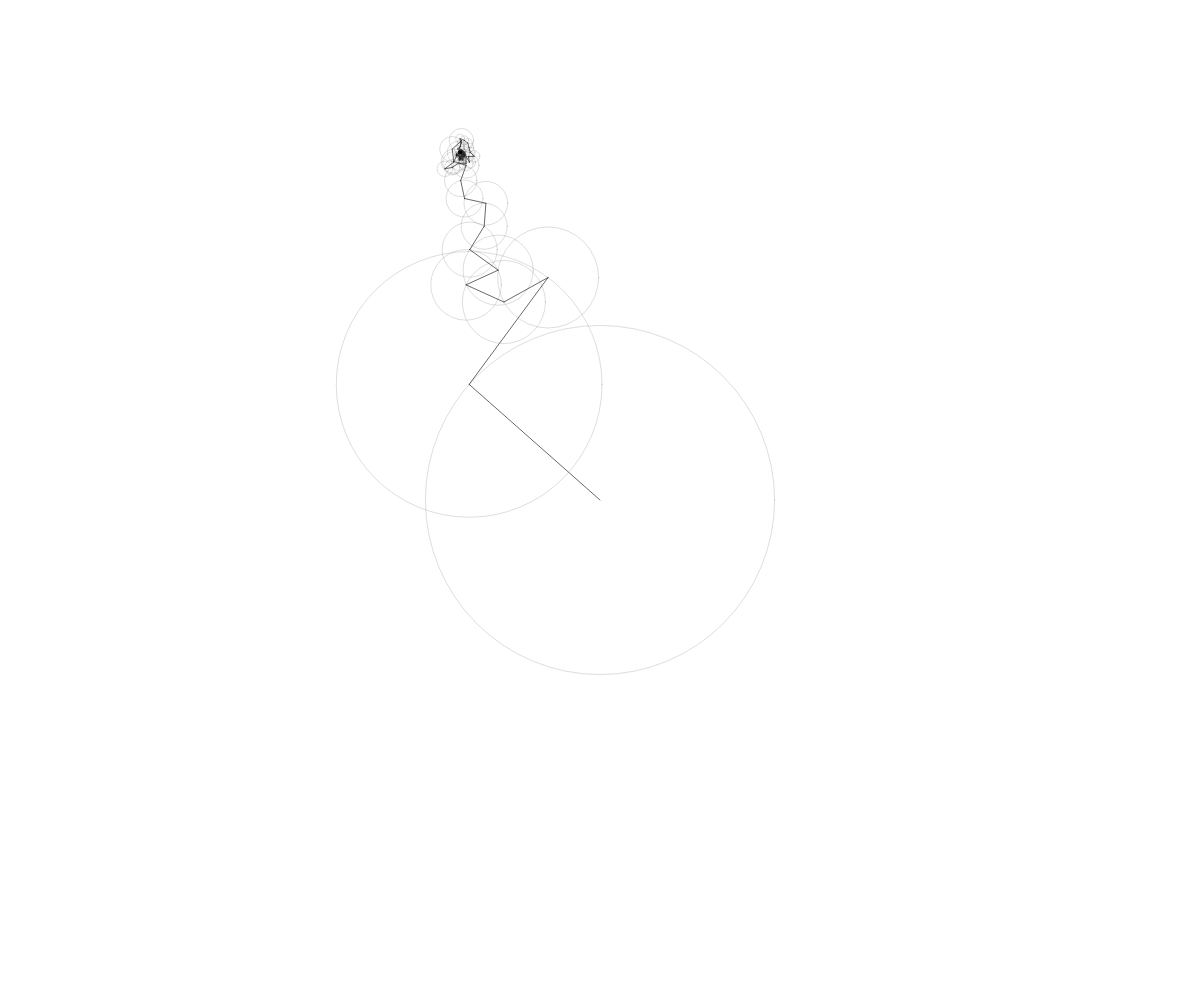
Frame 1 (no input)
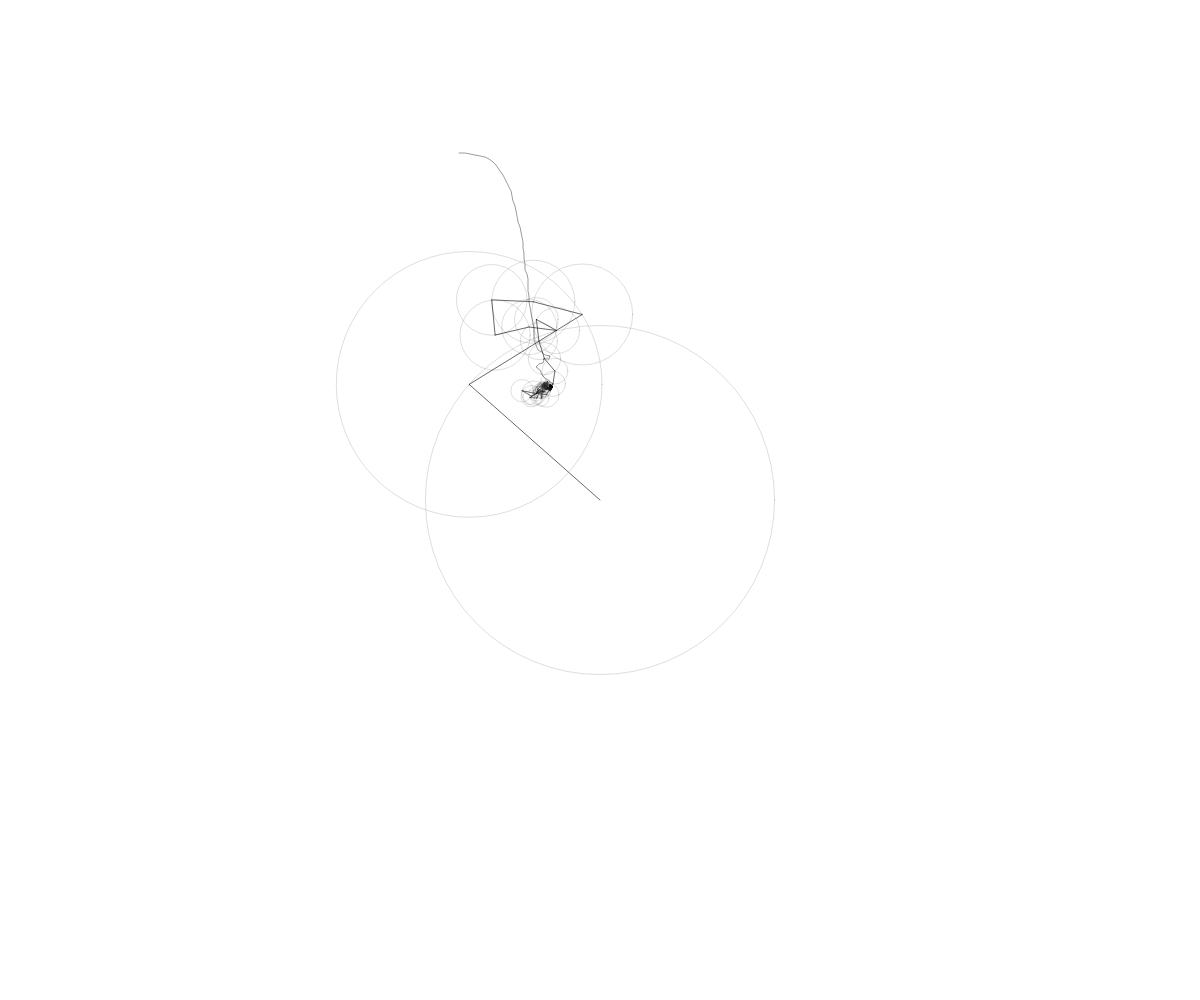
Frame 60 (no input)
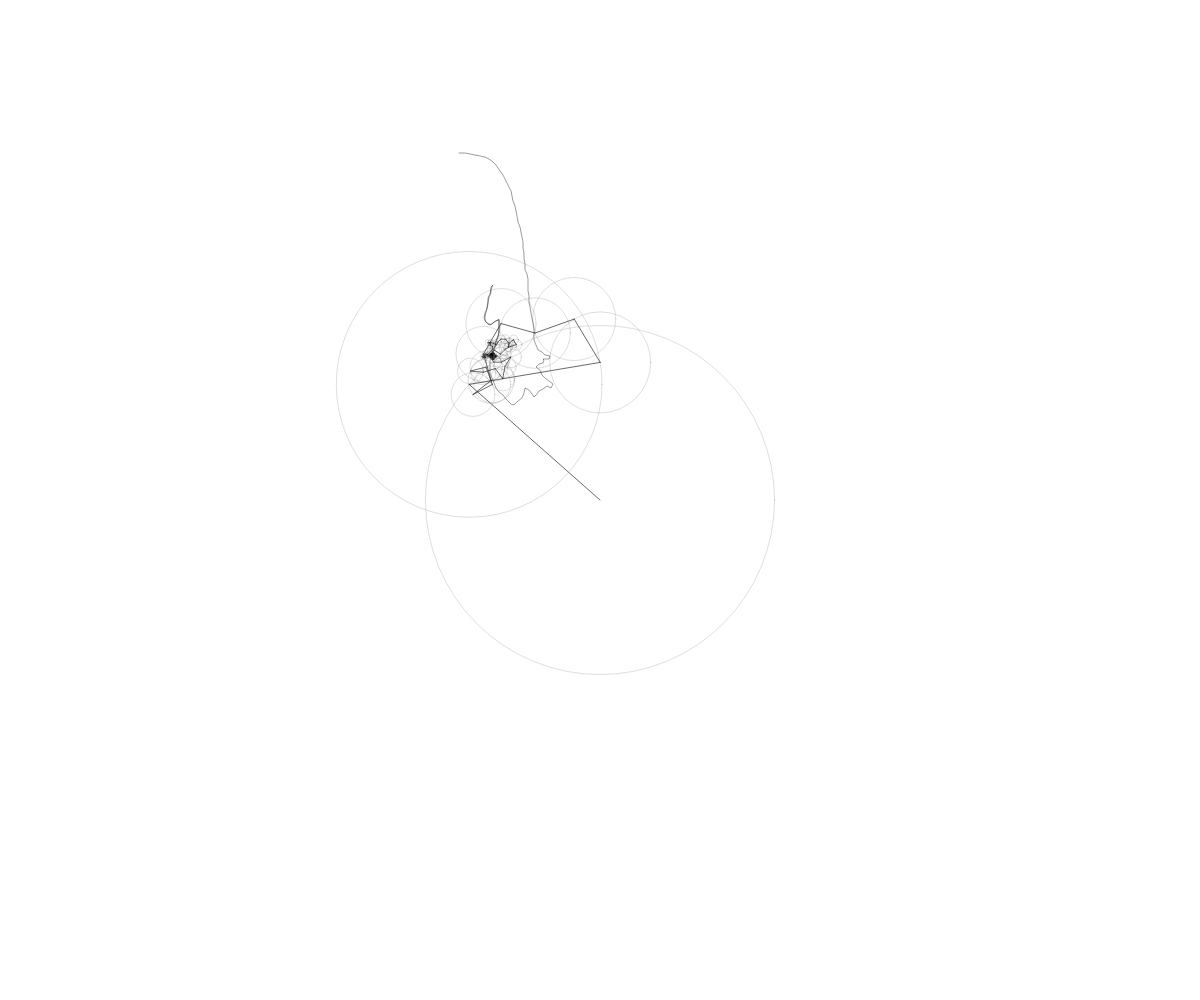
Frame 120 (the mouse pressed at the canvas centre since frame 60)

The p5.js sketch that drew these frames (run headless with seeded random() and noise() and a simulated clock; from frame 60 on, the mouse is pressed at the canvas centre):

// p5.js sketch
// ── sketch.js
//inspired by codingtrain
let fourierX;
let time = 0;
let ys = [];
let x = [];
let d = 1;

function init() {
  const skip = 6;
  for (let i = 0; i < drawing.length; i += skip ){
    x.push(new Complex(drawing[i].x - 300, drawing[i].y - 350));
  }
  fourierX = epicircle(x);

  fourierX.sort((a, b) => b.amp - a.amp);
}

function setup() {
  createCanvas(windowWidth, windowHeight);
  init();
  
}

function epicycles(x, y, rotation, fourier) {
  for (let i = 0; i < fourier.length; i++) {
    let prevx = x;
    let prevy = y;
    let freq = fourier[i].freq;
    let radius = fourier[i].amp;
    let phase = fourier[i].phase;
    x += radius * cos(freq * time + phase + rotation);
    y += radius * sin(freq * time + phase + rotation);

    stroke(90, 50);
    noFill();
    //strokeWeight(2)
    ellipse(prevx, prevy, radius * 2);
    stroke(0, 150);
    line(prevx, prevy, x, y);
  }
  return createVector(x, y);
}

function draw() {
    background("white");


    let v = epicycles(width / 2, height / 2, 0, fourierX);
    ys.unshift(v);
    beginShape();
    noFill();
    //strokeWeight(2);
    stroke(0, 100);
    for (let i = 0; d && i < ys.length; i++) {
      vertex(ys[i].x, ys[i].y);
    }
    endShape();

    const dt = TWO_PI / fourierX.length;
    time += dt;

    if (d && time > TWO_PI) {
      d = 0;
     // time = 0;
  }

}



// ── draw.js
let drawing = [{'x': 159, 'y': 3}, {'x': 160, 'y': 3}, {'x': 161, 'y': 3}, {'x': 162, 'y': 3}, {'x': 163, 'y': 3}, {'x': 164, 'y': 3}, {'x': 165, 'y': 3}, {'x': 166, 'y': 3}, {'x': 166, 'y': 4}, {'x': 167, 'y': 4}, {'x': 168, 'y': 4}, {'x': 169, 'y': 4}, {'x': 170, 'y': 4}, {'x': 171, 'y': 4}, {'x': 172, 'y': 4}, {'x': 172, 'y': 5}, {'x': 173, 'y': 5}, {'x': 174, 'y': 5}, {'x': 175, 'y': 5}, {'x': 176, 'y': 5}, {'x': 177, 'y': 5}, {'x': 177, 'y': 6}, {'x': 178, 'y': 6}, {'x': 179, 'y': 6}, {'x': 180, 'y': 6}, {'x': 181, 'y': 6}, {'x': 181, 'y': 7}, {'x': 182, 'y': 7}, {'x': 183, 'y': 7}, {'x': 184, 'y': 7}, {'x': 185, 'y': 7}, {'x': 185, 'y': 8}, {'x': 186, 'y': 8}, {'x': 187, 'y': 8}, {'x': 188, 'y': 8}, {'x': 188, 'y': 9}, {'x': 189, 'y': 9}, {'x': 190, 'y': 9}, {'x': 191, 'y': 10}, {'x': 192, 'y': 10}, {'x': 192, 'y': 11}, {'x': 192, 'y': 12}, {'x': 193, 'y': 12}, {'x': 194, 'y': 12}, {'x': 194, 'y': 13}, {'x': 194, 'y': 14}, {'x': 195, 'y': 14}, {'x': 196, 'y': 14}, {'x': 196, 'y': 15}, {'x': 197, 'y': 16}, {'x': 198, 'y': 17}, {'x': 199, 'y': 18}, {'x': 200, 'y': 19}, {'x': 200, 'y': 20}, {'x': 200, 'y': 21}, {'x': 201, 'y': 21}, {'x': 201, 'y': 22}, {'x': 202, 'y': 23}, {'x': 202, 'y': 24}, {'x': 203, 'y': 24}, {'x': 203, 'y': 25}, {'x': 203, 'y': 26}, {'x': 204, 'y': 26}, {'x': 204, 'y': 27}, {'x': 205, 'y': 27}, {'x': 205, 'y': 28}, {'x': 205, 'y': 29}, {'x': 206, 'y': 29}, {'x': 206, 'y': 30}, {'x': 206, 'y': 31}, {'x': 207, 'y': 31}, {'x': 207, 'y': 32}, {'x': 207, 'y': 33}, {'x': 207, 'y': 34}, {'x': 208, 'y': 34}, {'x': 208, 'y': 35}, {'x': 209, 'y': 35}, {'x': 209, 'y': 36}, {'x': 209, 'y': 37}, {'x': 209, 'y': 38}, {'x': 209, 'y': 39}, {'x': 209, 'y': 40}, {'x': 210, 'y': 40}, {'x': 210, 'y': 41}, {'x': 211, 'y': 41}, {'x': 211, 'y': 42}, {'x': 211, 'y': 43}, {'x': 211, 'y': 44}, {'x': 211, 'y': 45}, {'x': 211, 'y': 46}, {'x': 212, 'y': 46}, {'x': 212, 'y': 47}, {'x': 212, 'y': 48}, {'x': 212, 'y': 49}, {'x': 213, 'y': 49}, {'x': 213, 'y': 50}, {'x': 213, 'y': 51}, {'x': 214, 'y': 52}, {'x': 214, 'y': 53}, {'x': 214, 'y': 54}, {'x': 214, 'y': 55}, {'x': 214, 'y': 56}, {'x': 215, 'y': 56}, {'x': 215, 'y': 57}, {'x': 215, 'y': 58}, {'x': 215, 'y': 59}, {'x': 215, 'y': 60}, {'x': 216, 'y': 60}, {'x': 216, 'y': 61}, {'x': 216, 'y': 62}, {'x': 216, 'y': 63}, {'x': 216, 'y': 64}, {'x': 217, 'y': 64}, {'x': 217, 'y': 65}, {'x': 217, 'y': 66}, {'x': 217, 'y': 67}, {'x': 217, 'y': 68}, {'x': 218, 'y': 69}, {'x': 218, 'y': 70}, {'x': 218, 'y': 71}, {'x': 218, 'y': 72}, {'x': 219, 'y': 73}, {'x': 219, 'y': 74}, {'x': 219, 'y': 75}, {'x': 219, 'y': 76}, {'x': 219, 'y': 77}, {'x': 220, 'y': 77}, {'x': 220, 'y': 78}, {'x': 220, 'y': 79}, {'x': 220, 'y': 80}, {'x': 220, 'y': 81}, {'x': 220, 'y': 82}, {'x': 221, 'y': 82}, {'x': 221, 'y': 83}, {'x': 221, 'y': 84}, {'x': 221, 'y': 85}, {'x': 222, 'y': 85}, {'x': 222, 'y': 86}, {'x': 222, 'y': 87}, {'x': 222, 'y': 88}, {'x': 222, 'y': 89}, {'x': 222, 'y': 90}, {'x': 222, 'y': 91}, {'x': 222, 'y': 92}, {'x': 223, 'y': 92}, {'x': 223, 'y': 93}, {'x': 223, 'y': 94}, {'x': 223, 'y': 95}, {'x': 223, 'y': 96}, {'x': 223, 'y': 97}, {'x': 223, 'y': 98}, {'x': 223, 'y': 99}, {'x': 223, 'y': 100}, {'x': 224, 'y': 100}, {'x': 224, 'y': 101}, {'x': 224, 'y': 102}, {'x': 224, 'y': 103}, {'x': 224, 'y': 104}, {'x': 224, 'y': 105}, {'x': 224, 'y': 106}, {'x': 224, 'y': 107}, {'x': 224, 'y': 108}, {'x': 224, 'y': 109}, {'x': 224, 'y': 110}, {'x': 224, 'y': 111}, {'x': 225, 'y': 111}, {'x': 225, 'y': 112}, {'x': 225, 'y': 113}, {'x': 225, 'y': 114}, {'x': 225, 'y': 115}, {'x': 225, 'y': 116}, {'x': 225, 'y': 117}, {'x': 225, 'y': 118}, {'x': 225, 'y': 119}, {'x': 225, 'y': 120}, {'x': 225, 'y': 121}, {'x': 226, 'y': 121}, {'x': 226, 'y': 122}, {'x': 226, 'y': 123}, {'x': 227, 'y': 123}, {'x': 227, 'y': 124}, {'x': 227, 'y': 125}, {'x': 228, 'y': 125}, {'x': 228, 'y': 126}, {'x': 228, 'y': 127}, {'x': 228, 'y': 128}, {'x': 228, 'y': 129}, {'x': 228, 'y': 130}, {'x': 228, 'y': 131}, {'x': 228, 'y': 132}, {'x': 228, 'y': 133}, {'x': 228, 'y': 134}, {'x': 228, 'y': 135}, {'x': 228, 'y': 136}, {'x': 228, 'y': 137}, {'x': 228, 'y': 138}, {'x': 228, 'y': 139}, {'x': 228, 'y': 140}, {'x': 228, 'y': 141}, {'x': 228, 'y': 142}, {'x': 228, 'y': 143}, {'x': 228, 'y': 144}, {'x': 228, 'y': 145}, {'x': 228, 'y': 146}, {'x': 229, 'y': 146}, {'x': 229, 'y': 147}, {'x': 229, 'y': 148}, {'x': 229, 'y': 149}, {'x': 229, 'y': 150}, {'x': 229, 'y': 151}, {'x': 229, 'y': 152}, {'x': 230, 'y': 152}, {'x': 230, 'y': 153}, {'x': 230, 'y': 154}, {'x': 230, 'y': 155}, {'x': 230, 'y': 156}, {'x': 230, 'y': 157}, {'x': 231, 'y': 158}, {'x': 231, 'y': 159}, {'x': 231, 'y': 160}, {'x': 231, 'y': 161}, {'x': 231, 'y': 162}, {'x': 231, 'y': 163}, {'x': 231, 'y': 164}, {'x': 231, 'y': 165}, {'x': 231, 'y': 166}, {'x': 232, 'y': 166}, {'x': 232, 'y': 167}, {'x': 232, 'y': 168}, {'x': 232, 'y': 169}, {'x': 232, 'y': 170}, {'x': 232, 'y': 171}, {'x': 233, 'y': 171}, {'x': 233, 'y': 172}, {'x': 233, 'y': 173}, {'x': 234, 'y': 173}, {'x': 234, 'y': 174}, {'x': 234, 'y': 175}, {'x': 234, 'y': 176}, {'x': 234, 'y': 177}, {'x': 234, 'y': 178}, {'x': 234, 'y': 179}, {'x': 234, 'y': 180}, {'x': 234, 'y': 181}, {'x': 234, 'y': 182}, {'x': 234, 'y': 183}, {'x': 234, 'y': 184}, {'x': 234, 'y': 185}, {'x': 234, 'y': 186}, {'x': 234, 'y': 187}, {'x': 234, 'y': 188}, {'x': 234, 'y': 189}, {'x': 234, 'y': 190}, {'x': 234, 'y': 191}, {'x': 234, 'y': 192}, {'x': 234, 'y': 193}, {'x': 235, 'y': 193}, {'x': 236, 'y': 194}, {'x': 236, 'y': 195}, {'x': 236, 'y': 196}, {'x': 236, 'y': 197}, {'x': 236, 'y': 198}, {'x': 237, 'y': 199}, {'x': 238, 'y': 199}, {'x': 238, 'y': 200}, {'x': 239, 'y': 200}, {'x': 239, 'y': 201}, {'x': 240, 'y': 201}, {'x': 240, 'y': 202}, {'x': 241, 'y': 202}, {'x': 242, 'y': 202}, {'x': 242, 'y': 203}, {'x': 243, 'y': 203}, {'x': 244, 'y': 203}, {'x': 244, 'y': 204}, {'x': 245, 'y': 204}, {'x': 245, 'y': 205}, {'x': 246, 'y': 205}, {'x': 247, 'y': 205}, {'x': 248, 'y': 205}, {'x': 248, 'y': 206}, {'x': 249, 'y': 206}, {'x': 250, 'y': 206}, {'x': 251, 'y': 206}, {'x': 252, 'y': 207}, {'x': 252, 'y': 208}, {'x': 251, 'y': 208}, {'x': 250, 'y': 209}, {'x': 249, 'y': 209}, {'x': 248, 'y': 209}, {'x': 247, 'y': 209}, {'x': 246, 'y': 209}, {'x': 245, 'y': 209}, {'x': 244, 'y': 209}, {'x': 243, 'y': 209}, {'x': 242, 'y': 209}, {'x': 241, 'y': 209}, {'x': 241, 'y': 210}, {'x': 242, 'y': 210}, {'x': 243, 'y': 210}, {'x': 244, 'y': 210}, {'x': 245, 'y': 211}, {'x': 246, 'y': 212}, {'x': 246, 'y': 213}, {'x': 245, 'y': 213}, {'x': 244, 'y': 213}, {'x': 243, 'y': 213}, {'x': 243, 'y': 214}, {'x': 242, 'y': 214}, {'x': 242, 'y': 213}, {'x': 241, 'y': 213}, {'x': 240, 'y': 213}, {'x': 239, 'y': 214}, {'x': 238, 'y': 214}, {'x': 237, 'y': 214}, {'x': 236, 'y': 214}, {'x': 236, 'y': 215}, {'x': 236, 'y': 216}, {'x': 236, 'y': 217}, {'x': 237, 'y': 217}, {'x': 237, 'y': 218}, {'x': 238, 'y': 219}, {'x': 239, 'y': 219}, {'x': 239, 'y': 220}, {'x': 240, 'y': 220}, {'x': 240, 'y': 221}, {'x': 241, 'y': 222}, {'x': 241, 'y': 223}, {'x': 241, 'y': 224}, {'x': 242, 'y': 224}, {'x': 242, 'y': 225}, {'x': 243, 'y': 225}, {'x': 243, 'y': 226}, {'x': 244, 'y': 226}, {'x': 244, 'y': 227}, {'x': 245, 'y': 227}, {'x': 245, 'y': 228}, {'x': 246, 'y': 229}, {'x': 247, 'y': 229}, {'x': 247, 'y': 230}, {'x': 248, 'y': 230}, {'x': 248, 'y': 231}, {'x': 249, 'y': 231}, {'x': 250, 'y': 232}, {'x': 251, 'y': 232}, {'x': 251, 'y': 233}, {'x': 252, 'y': 233}, {'x': 252, 'y': 234}, {'x': 253, 'y': 234}, {'x': 253, 'y': 235}, {'x': 253, 'y': 236}, {'x': 253, 'y': 237}, {'x': 252, 'y': 237}, {'x': 251, 'y': 237}, {'x': 251, 'y': 238}, {'x': 250, 'y': 238}, {'x': 249, 'y': 238}, {'x': 248, 'y': 238}, {'x': 248, 'y': 237}, {'x': 247, 'y': 237}, {'x': 247, 'y': 236}, {'x': 246, 'y': 236}, {'x': 245, 'y': 236}, {'x': 245, 'y': 237}, {'x': 245, 'y': 238}, {'x': 244, 'y': 238}, {'x': 243, 'y': 239}, {'x': 242, 'y': 239}, {'x': 242, 'y': 240}, {'x': 241, 'y': 240}, {'x': 241, 'y': 241}, {'x': 240, 'y': 241}, {'x': 239, 'y': 241}, {'x': 239, 'y': 242}, {'x': 238, 'y': 242}, {'x': 239, 'y': 243}, {'x': 238, 'y': 243}, {'x': 238, 'y': 244}, {'x': 237, 'y': 244}, {'x': 237, 'y': 245}, {'x': 236, 'y': 245}, {'x': 236, 'y': 246}, {'x': 235, 'y': 246}, {'x': 235, 'y': 247}, {'x': 234, 'y': 247}, {'x': 234, 'y': 248}, {'x': 233, 'y': 247}, {'x': 233, 'y': 246}, {'x': 232, 'y': 246}, {'x': 232, 'y': 245}, {'x': 232, 'y': 244}, {'x': 231, 'y': 244}, {'x': 231, 'y': 243}, {'x': 230, 'y': 243}, {'x': 230, 'y': 242}, {'x': 229, 'y': 241}, {'x': 229, 'y': 240}, {'x': 228, 'y': 240}, {'x': 228, 'y': 239}, {'x': 227, 'y': 239}, {'x': 227, 'y': 238}, {'x': 226, 'y': 238}, {'x': 225, 'y': 238}, {'x': 225, 'y': 239}, {'x': 225, 'y': 240}, {'x': 225, 'y': 241}, {'x': 225, 'y': 242}, {'x': 224, 'y': 242}, {'x': 224, 'y': 243}, {'x': 223, 'y': 244}, {'x': 223, 'y': 245}, {'x': 223, 'y': 246}, {'x': 222, 'y': 246}, {'x': 222, 'y': 247}, {'x': 222, 'y': 248}, {'x': 222, 'y': 249}, {'x': 221, 'y': 249}, {'x': 221, 'y': 250}, {'x': 220, 'y': 251}, {'x': 219, 'y': 251}, {'x': 218, 'y': 251}, {'x': 217, 'y': 251}, {'x': 216, 'y': 251}, {'x': 216, 'y': 252}, {'x': 215, 'y': 252}, {'x': 215, 'y': 253}, {'x': 215, 'y': 254}, {'x': 214, 'y': 254}, {'x': 214, 'y': 255}, {'x': 214, 'y': 256}, {'x': 213, 'y': 256}, {'x': 213, 'y': 255}, {'x': 212, 'y': 255}, {'x': 211, 'y': 255}, {'x': 211, 'y': 254}, {'x': 210, 'y': 254}, {'x': 209, 'y': 254}, {'x': 209, 'y': 253}, {'x': 209, 'y': 252}, {'x': 208, 'y': 252}, {'x': 208, 'y': 251}, {'x': 208, 'y': 250}, {'x': 207, 'y': 250}, {'x': 207, 'y': 249}, {'x': 206, 'y': 249}, {'x': 205, 'y': 248}, {'x': 205, 'y': 247}, {'x': 204, 'y': 247}, {'x': 204, 'y': 246}, {'x': 203, 'y': 246}, {'x': 203, 'y': 245}, {'x': 202, 'y': 245}, {'x': 202, 'y': 244}, {'x': 201, 'y': 244}, {'x': 201, 'y': 243}, {'x': 200, 'y': 243}, {'x': 199, 'y': 242}, {'x': 199, 'y': 241}, {'x': 198, 'y': 241}, {'x': 197, 'y': 240}, {'x': 197, 'y': 239}, {'x': 197, 'y': 238}, {'x': 196, 'y': 238}, {'x': 196, 'y': 237}, {'x': 196, 'y': 236}, {'x': 195, 'y': 236}, {'x': 195, 'y': 235}, {'x': 194, 'y': 234}, {'x': 194, 'y': 233}, {'x': 194, 'y': 232}, {'x': 193, 'y': 232}, {'x': 193, 'y': 231}, {'x': 193, 'y': 230}, {'x': 193, 'y': 229}, {'x': 192, 'y': 228}, {'x': 192, 'y': 227}, {'x': 191, 'y': 226}, {'x': 191, 'y': 225}, {'x': 191, 'y': 224}, {'x': 190, 'y': 224}, {'x': 190, 'y': 223}, {'x': 190, 'y': 222}, {'x': 190, 'y': 221}, {'x': 190, 'y': 220}, {'x': 190, 'y': 219}, {'x': 190, 'y': 218}, {'x': 190, 'y': 217}, {'x': 190, 'y': 216}, {'x': 190, 'y': 215}, {'x': 190, 'y': 214}, {'x': 190, 'y': 213}, {'x': 190, 'y': 212}, {'x': 190, 'y': 211}, {'x': 190, 'y': 210}, {'x': 190, 'y': 209}, {'x': 190, 'y': 208}, {'x': 190, 'y': 207}, {'x': 190, 'y': 206}, {'x': 191, 'y': 206}, {'x': 191, 'y': 205}, {'x': 191, 'y': 204}, {'x': 192, 'y': 203}, {'x': 192, 'y': 202}, {'x': 192, 'y': 201}, {'x': 193, 'y': 201}, {'x': 193, 'y': 200}, {'x': 193, 'y': 199}, {'x': 194, 'y': 199}, {'x': 194, 'y': 198}, {'x': 194, 'y': 197}, {'x': 195, 'y': 197}, {'x': 195, 'y': 196}, {'x': 196, 'y': 196}, {'x': 196, 'y': 195}, {'x': 196, 'y': 194}, {'x': 196, 'y': 193}, {'x': 196, 'y': 192}, {'x': 196, 'y': 191}, {'x': 196, 'y': 190}, {'x': 196, 'y': 189}, {'x': 197, 'y': 188}, {'x': 197, 'y': 187}, {'x': 198, 'y': 187}, {'x': 198, 'y': 186}, {'x': 198, 'y': 185}, {'x': 198, 'y': 184}, {'x': 199, 'y': 184}, {'x': 199, 'y': 183}, {'x': 199, 'y': 182}, {'x': 199, 'y': 181}, {'x': 199, 'y': 180}, {'x': 199, 'y': 179}, {'x': 199, 'y': 178}, {'x': 199, 'y': 177}, {'x': 199, 'y': 176}, {'x': 199, 'y': 175}, {'x': 199, 'y': 174}, {'x': 199, 'y': 173}, {'x': 199, 'y': 172}, {'x': 199, 'y': 171}, {'x': 199, 'y': 170}, {'x': 199, 'y': 169}, {'x': 198, 'y': 169}, {'x': 197, 'y': 169}, {'x': 197, 'y': 170}, {'x': 196, 'y': 171}, {'x': 195, 'y': 171}, {'x': 195, 'y': 172}, {'x': 194, 'y': 172}, {'x': 193, 'y': 172}, {'x': 192, 'y': 173}, {'x': 192, 'y': 174}, {'x': 191, 'y': 175}, {'x': 190, 'y': 175}, {'x': 189, 'y': 175}, {'x': 188, 'y': 174}, {'x': 187, 'y': 173}, {'x': 186, 'y': 173}, {'x': 186, 'y': 172}, {'x': 185, 'y': 172}, {'x': 185, 'y': 171}, {'x': 185, 'y': 170}, {'x': 184, 'y': 170}, {'x': 184, 'y': 169}, {'x': 184, 'y': 168}, {'x': 185, 'y': 168}, {'x': 185, 'y': 167}, {'x': 185, 'y': 166}, {'x': 185, 'y': 165}, {'x': 185, 'y': 164}, {'x': 185, 'y': 163}, {'x': 186, 'y': 163}, {'x': 186, 'y': 162}, {'x': 186, 'y': 161}, {'x': 186, 'y': 160}, {'x': 186, 'y': 159}, {'x': 187, 'y': 159}, {'x': 187, 'y': 158}, {'x': 187, 'y': 157}, {'x': 187, 'y': 156}, {'x': 187, 'y': 155}, {'x': 188, 'y': 155}, {'x': 188, 'y': 154}, {'x': 188, 'y': 153}, {'x': 188, 'y': 152}, {'x': 188, 'y': 151}, {'x': 188, 'y': 150}, {'x': 188, 'y': 149}, {'x': 188, 'y': 148}, {'x': 189, 'y': 148}, {'x': 189, 'y': 147}, {'x': 189, 'y': 146}, {'x': 190, 'y': 146}, {'x': 190, 'y': 145}, {'x': 190, 'y': 144}, {'x': 190, 'y': 143}, {'x': 191, 'y': 143}, {'x': 191, 'y': 142}, {'x': 191, 'y': 141}, {'x': 191, 'y': 140}, {'x': 191, 'y': 139}, {'x': 191, 'y': 138}, {'x': 191, 'y': 137}, {'x': 191, 'y': 136}, {'x': 192, 'y': 136}, {'x': 193, 'y': 136}, {'x': 193, 'y': 135}, {'x': 193, 'y': 134}, {'x': 193, 'y': 135}, {'x': 193, 'y': 136}, {'x': 192, 'y': 136}, {'x': 191, 'y': 136}, {'x': 191, 'y': 137}, {'x': 191, 'y': 138}, {'x': 191, 'y': 139}, {'x': 191, 'y': 140}, {'x': 191, 'y': 141}, {'x': 191, 'y': 142}, {'x': 191, 'y': 143}, {'x': 190, 'y': 143}, {'x': 190, 'y': 144}, {'x': 190, 'y': 145}, {'x': 190, 'y': 146}, {'x': 189, 'y': 146}, {'x': 189, 'y': 147}, {'x': 189, 'y': 148}, {'x': 188, 'y': 148}, {'x': 188, 'y': 149}, {'x': 188, 'y': 150}, {'x': 188, 'y': 151}, {'x': 188, 'y': 152}, {'x': 188, 'y': 153}, {'x': 188, 'y': 154}, {'x': 188, 'y': 155}, {'x': 187, 'y': 155}, {'x': 187, 'y': 156}, {'x': 187, 'y': 157}, {'x': 187, 'y': 158}, {'x': 187, 'y': 159}, {'x': 186, 'y': 159}, {'x': 186, 'y': 160}, {'x': 186, 'y': 161}, {'x': 186, 'y': 162}, {'x': 186, 'y': 163}, {'x': 185, 'y': 163}, {'x': 185, 'y': 164}, {'x': 185, 'y': 165}, {'x': 185, 'y': 166}, {'x': 185, 'y': 167}, {'x': 185, 'y': 168}, {'x': 184, 'y': 168}, {'x': 184, 'y': 169}, {'x': 184, 'y': 170}, {'x': 185, 'y': 170}, {'x': 185, 'y': 171}, {'x': 185, 'y': 172}, {'x': 186, 'y': 172}, {'x': 186, 'y': 173}, {'x': 187, 'y': 173}, {'x': 188, 'y': 174}, {'x': 189, 'y': 175}, {'x': 190, 'y': 175}, {'x': 191, 'y': 175}, {'x': 192, 'y': 174}, {'x': 192, 'y': 173}, {'x': 193, 'y': 172},{'x': 195, 'y': 172}, {'x': 195, 'y': 171}, {'x': 196, 'y': 171}, {'x': 197, 'y': 170}, {'x': 197, 'y': 169}, {'x': 198, 'y': 169}, {'x': 199, 'y': 169}, {'x': 199, 'y': 170}, {'x': 199, 'y': 171}, {'x': 199, 'y': 172}, {'x': 199, 'y': 173}, {'x': 199, 'y': 174}, {'x': 199, 'y': 175}, {'x': 199, 'y': 176}, {'x': 199, 'y': 177}, {'x': 199, 'y': 178}, {'x': 199, 'y': 179}, {'x': 199, 'y': 180}, {'x': 199, 'y': 181}, {'x': 199, 'y': 182}, {'x': 199, 'y': 183}, {'x': 199, 'y': 184}, {'x': 198, 'y': 184}, {'x': 198, 'y': 185}, {'x': 198, 'y': 186}, {'x': 198, 'y': 187}, {'x': 197, 'y': 187}, {'x': 197, 'y': 188}, {'x': 196, 'y': 189}, {'x': 196, 'y': 190}, {'x': 196, 'y': 191}, {'x': 196, 'y': 192}, {'x': 196, 'y': 193}, {'x': 196, 'y': 194}, {'x': 196, 'y': 195}, {'x': 196, 'y': 196}, {'x': 195, 'y': 196}, {'x': 195, 'y': 197}, {'x': 194, 'y': 197}, {'x': 194, 'y': 198}, {'x': 194, 'y': 199}, {'x': 193, 'y': 199}, {'x': 193, 'y': 200}, {'x': 193, 'y': 201}, {'x': 192, 'y': 201}, {'x': 192, 'y': 202}, {'x': 192, 'y': 203}, {'x': 191, 'y': 204}, {'x': 191, 'y': 205}, {'x': 191, 'y': 206}, {'x': 190, 'y': 206}, {'x': 190, 'y': 207}, {'x': 190, 'y': 208}, {'x': 190, 'y': 209}, {'x': 190, 'y': 210}, {'x': 190, 'y': 211}, {'x': 190, 'y': 212}, {'x': 190, 'y': 213}, {'x': 190, 'y': 214}, {'x': 190, 'y': 215}, {'x': 190, 'y': 216}, {'x': 190, 'y': 217}, {'x': 190, 'y': 218}, {'x': 190, 'y': 219}, {'x': 190, 'y': 220}, {'x': 190, 'y': 221}, {'x': 190, 'y': 222}, {'x': 190, 'y': 223}, {'x': 190, 'y': 224}, {'x': 191, 'y': 224}, {'x': 191, 'y': 225}, {'x': 191, 'y': 226}, {'x': 192, 'y': 227}, {'x': 192, 'y': 228}, {'x': 193, 'y': 229}, {'x': 193, 'y': 230}, {'x': 193, 'y': 231}, {'x': 193, 'y': 232}, {'x': 194, 'y': 232}, {'x': 194, 'y': 233}, {'x': 194, 'y': 234}, {'x': 195, 'y': 235}, {'x': 195, 'y': 236}, {'x': 196, 'y': 236}, {'x': 196, 'y': 237}, {'x': 196, 'y': 238}, {'x': 197, 'y': 238}, {'x': 197, 'y': 239}, {'x': 197, 'y': 240}, {'x': 198, 'y': 241}, {'x': 199, 'y': 241}, {'x': 199, 'y': 242}, {'x': 200, 'y': 243}, {'x': 201, 'y': 243}, {'x': 201, 'y': 244}, {'x': 202, 'y': 244}, {'x': 202, 'y': 245}, {'x': 203, 'y': 245}, {'x': 203, 'y': 246}, {'x': 204, 'y': 246}, {'x': 204, 'y': 247}, {'x': 205, 'y': 247}, {'x': 205, 'y': 248}, {'x': 206, 'y': 248}, {'x': 206, 'y': 249}, {'x': 207, 'y': 249}, {'x': 207, 'y': 250}, {'x': 208, 'y': 250}, {'x': 208, 'y': 251}, {'x': 208, 'y': 252}, {'x': 209, 'y': 252}, {'x': 209, 'y': 253}, {'x': 209, 'y': 254}, {'x': 210, 'y': 254}, {'x': 211, 'y': 254}, {'x': 211, 'y': 255}, {'x': 212, 'y': 255}, {'x': 213, 'y': 255}, {'x': 213, 'y': 256}, {'x': 214, 'y': 256}, {'x': 214, 'y': 255}, {'x': 214, 'y': 254}, {'x': 215, 'y': 254}, {'x': 215, 'y': 253}, {'x': 215, 'y': 252}, {'x': 216, 'y': 252}, {'x': 216, 'y': 251}, {'x': 217, 'y': 251}, {'x': 218, 'y': 251}, {'x': 219, 'y': 251}, {'x': 220, 'y': 251}, {'x': 221, 'y': 250}, {'x': 221, 'y': 249}, {'x': 222, 'y': 249}, {'x': 222, 'y': 248}, {'x': 222, 'y': 247}, {'x': 222, 'y': 246}, {'x': 223, 'y': 246}, {'x': 223, 'y': 245}, {'x': 223, 'y': 244}, {'x': 224, 'y': 243}, {'x': 224, 'y': 242}, {'x': 225, 'y': 242}, {'x': 225, 'y': 241}, {'x': 225, 'y': 240}, {'x': 225, 'y': 239}, {'x': 225, 'y': 238}, {'x': 226, 'y': 238}, {'x': 227, 'y': 238}, {'x': 227, 'y': 239}, {'x': 228, 'y': 239}, {'x': 228, 'y': 240}, {'x': 229, 'y': 240}, {'x': 229, 'y': 241}, {'x': 230, 'y': 242}, {'x': 230, 'y': 243}, {'x': 231, 'y': 243}, {'x': 231, 'y': 244}, {'x': 232, 'y': 244}, {'x': 232, 'y': 245}, {'x': 232, 'y': 246}, {'x': 233, 'y': 246}, {'x': 233, 'y': 247}, {'x': 234, 'y': 247}, {'x': 234, 'y': 248}, {'x': 235, 'y': 247}, {'x': 235, 'y': 246}, {'x': 236, 'y': 246}, {'x': 236, 'y': 245}, {'x': 236, 'y': 244}, {'x': 237, 'y': 244}, {'x': 238, 'y': 244}, {'x': 238, 'y': 243}, {'x': 239, 'y': 243}, {'x': 238, 'y': 242}, {'x': 239, 'y': 242}, {'x': 239, 'y': 241}, {'x': 240, 'y': 241}, {'x': 241, 'y': 241}, {'x': 241, 'y': 240}, {'x': 242, 'y': 240}, {'x': 242, 'y': 239}, {'x': 243, 'y': 239}, {'x': 244, 'y': 238}, {'x': 245, 'y': 238}, {'x': 245, 'y': 237}, {'x': 245, 'y': 236}, {'x': 246, 'y': 236}, {'x': 247, 'y': 236}, {'x': 247, 'y': 237}, {'x': 248, 'y': 237}, {'x': 248, 'y': 238}, {'x': 249, 'y': 238}, {'x': 250, 'y': 238}, {'x': 251, 'y': 238}, {'x': 251, 'y': 237}, {'x': 252, 'y': 237}, {'x': 253, 'y': 237}, {'x': 253, 'y': 236}, {'x': 253, 'y': 235}, {'x': 253, 'y': 234}, {'x': 252, 'y': 234}, {'x': 252, 'y': 233}, {'x': 251, 'y': 233}, {'x': 251, 'y': 232}, {'x': 250, 'y': 232}, {'x': 249, 'y': 231}, {'x': 248, 'y': 231}, {'x': 248, 'y': 230}, {'x': 247, 'y': 230}, {'x': 247, 'y': 229}, {'x': 246, 'y': 229}, {'x': 245, 'y': 228}, {'x': 245, 'y': 227}, {'x': 244, 'y': 226}, {'x': 243, 'y': 225}, {'x': 242, 'y': 224}, {'x': 241, 'y': 224}, {'x': 241, 'y': 223}, {'x': 241, 'y': 222}, {'x': 240, 'y': 221}, {'x': 239, 'y': 220}, {'x': 238, 'y': 219}, {'x': 237, 'y': 218}, {'x': 236, 'y': 217}, {'x': 236, 'y': 216}, {'x': 236, 'y': 215}, {'x': 236, 'y': 214}, {'x': 237, 'y': 214}, {'x': 238, 'y': 214}, {'x': 239, 'y': 214}, {'x': 240, 'y': 213}, {'x': 241, 'y': 213}, {'x': 242, 'y': 213}, {'x': 243, 'y': 213}, {'x': 244, 'y': 213}, {'x': 245, 'y': 213}, {'x': 246, 'y': 213}, {'x': 246, 'y': 212}, {'x': 245, 'y': 211}, {'x': 244, 'y': 210}, {'x': 244, 'y': 209}, {'x': 245, 'y': 209}, {'x': 246, 'y': 209}, {'x': 247, 'y': 209}, {'x': 248, 'y': 209}, {'x': 249, 'y': 209}, {'x': 250, 'y': 209}, {'x': 251, 'y': 208}, {'x': 252, 'y': 207}, {'x': 251, 'y': 206}, {'x': 250, 'y': 206}, {'x': 249, 'y': 206}, {'x': 248, 'y': 205}, {'x': 247, 'y': 205}, {'x': 246, 'y': 205}, {'x': 245, 'y': 204}, {'x': 244, 'y': 203}, {'x': 243, 'y': 203}, {'x': 242, 'y': 202}, {'x': 241, 'y': 202}, {'x': 240, 'y': 201}, {'x': 239, 'y': 200}, {'x': 238, 'y': 199}, {'x': 237, 'y': 199}, {'x': 236, 'y': 198}, {'x': 236, 'y': 197}, {'x': 236, 'y': 196}, {'x': 236, 'y': 195}, {'x': 236, 'y': 194}, {'x': 235, 'y': 193}, {'x': 234, 'y': 192}, {'x': 234, 'y': 191}, {'x': 234, 'y': 190}, {'x': 234, 'y': 189}, {'x': 234, 'y': 188}, {'x': 234, 'y': 187}, {'x': 234, 'y': 186}, {'x': 234, 'y': 185}, {'x': 234, 'y': 184}, {'x': 234, 'y': 183}, {'x': 234, 'y': 182}, {'x': 234, 'y': 181}, {'x': 234, 'y': 180}, {'x': 234, 'y': 179}, {'x': 234, 'y': 178}, {'x': 234, 'y': 177}, {'x': 234, 'y': 176}, {'x': 234, 'y': 175}, {'x': 234, 'y': 174}, {'x': 234, 'y': 173}, {'x': 233, 'y': 173}, {'x': 233, 'y': 172}, {'x': 233, 'y': 171}, {'x': 232, 'y': 171}, {'x': 232, 'y': 170}, {'x': 232, 'y': 169}, {'x': 232, 'y': 168}, {'x': 232, 'y': 167}, {'x': 232, 'y': 166}, {'x': 231, 'y': 165}, {'x': 231, 'y': 164}, {'x': 231, 'y': 163}, {'x': 231, 'y': 162}, {'x': 231, 'y': 161}, {'x': 231, 'y': 160}, {'x': 231, 'y': 159}, {'x': 231, 'y': 158}, {'x': 230, 'y': 157}, {'x': 230, 'y': 156}, {'x': 230, 'y': 155}, {'x': 230, 'y': 154}, {'x': 230, 'y': 153}, {'x': 229, 'y': 152}, {'x': 229, 'y': 151}, {'x': 229, 'y': 150}, {'x': 229, 'y': 149}, {'x': 229, 'y': 148}, {'x': 229, 'y': 147}, {'x': 228, 'y': 146}, {'x': 228, 'y': 145}, {'x': 228, 'y': 144}, {'x': 228, 'y': 143}, {'x': 228, 'y': 142}, {'x': 228, 'y': 141}, {'x': 228, 'y': 140}, {'x': 228, 'y': 139}, {'x': 228, 'y': 138}, {'x': 228, 'y': 137}, {'x': 228, 'y': 136}, {'x': 228, 'y': 135}, {'x': 228, 'y': 134}, {'x': 228, 'y': 133}, {'x': 228, 'y': 132}, {'x': 228, 'y': 131}, {'x': 228, 'y': 130},{'x': 229, 'y': 129}, {'x': 229, 'y': 130}, {'x': 230, 'y': 130}, {'x': 231, 'y': 130}, {'x': 232, 'y': 131}, {'x': 233, 'y': 131}, {'x': 233, 'y': 132}, {'x': 234, 'y': 132}, {'x': 235, 'y': 132}, {'x': 236, 'y': 132}, {'x': 237, 'y': 132}, {'x': 238, 'y': 132}, {'x': 239, 'y': 132}, {'x': 240, 'y': 132}, {'x': 241, 'y': 132}, {'x': 242, 'y': 132}, {'x': 243, 'y': 132}, {'x': 244, 'y': 132}, {'x': 245, 'y': 132}, {'x': 246, 'y': 132}, {'x': 247, 'y': 132}, {'x': 248, 'y': 132}, {'x': 248, 'y': 133}, {'x': 249, 'y': 133}, {'x': 250, 'y': 133}, {'x': 251, 'y': 133}, {'x': 252, 'y': 133}, {'x': 253, 'y': 133}, {'x': 253, 'y': 134}, {'x': 254, 'y': 134}, {'x': 255, 'y': 134}, {'x': 256, 'y': 134}, {'x': 257, 'y': 134}, {'x': 258, 'y': 134}, {'x': 259, 'y': 134}, {'x': 259, 'y': 135}, {'x': 260, 'y': 135}, {'x': 261, 'y': 135}, {'x': 262, 'y': 135}, {'x': 262, 'y': 136}, {'x': 263, 'y': 136}, {'x': 264, 'y': 136}, {'x': 264, 'y': 137}, {'x': 265, 'y': 137}, {'x': 266, 'y': 137}, {'x': 266, 'y': 138}, {'x': 267, 'y': 138}, {'x': 268, 'y': 138}, {'x': 268, 'y': 139}, {'x': 269, 'y': 139}, {'x': 270, 'y': 139}, {'x': 270, 'y': 140}, {'x': 271, 'y': 140}, {'x': 272, 'y': 140}, {'x': 272, 'y': 141}, {'x': 273, 'y': 141}, {'x': 273, 'y': 142}, {'x': 274, 'y': 142}, {'x': 275, 'y': 142}, {'x': 275, 'y': 143}, {'x': 276, 'y': 143}, {'x': 276, 'y': 144}, {'x': 276, 'y': 145}, {'x': 276, 'y': 146}, {'x': 276, 'y': 147}, {'x': 276, 'y': 148}, {'x': 277, 'y': 148}, {'x': 277, 'y': 149}, {'x': 278, 'y': 149}, {'x': 278, 'y': 150}, {'x': 278, 'y': 151}, {'x': 278, 'y': 152}, {'x': 278, 'y': 153}, {'x': 279, 'y': 153}, {'x': 279, 'y': 154}, {'x': 279, 'y': 155}, {'x': 279, 'y': 156}, {'x': 279, 'y': 157}, {'x': 279, 'y': 158}, {'x': 280, 'y': 158}, {'x': 280, 'y': 159}, {'x': 280, 'y': 160}, {'x': 280, 'y': 161}, {'x': 280, 'y': 162}, {'x': 280, 'y': 163}, {'x': 280, 'y': 164}, {'x': 281, 'y': 164}, {'x': 281, 'y': 165}, {'x': 281, 'y': 166}, {'x': 281, 'y': 167}, {'x': 281, 'y': 168}, {'x': 281, 'y': 169}, {'x': 281, 'y': 170}, {'x': 281, 'y': 171}, {'x': 281, 'y': 172}, {'x': 282, 'y': 172}, {'x': 282, 'y': 173}, {'x': 282, 'y': 174}, {'x': 282, 'y': 175}, {'x': 282, 'y': 176}, {'x': 282, 'y': 177}, {'x': 282, 'y': 178}, {'x': 282, 'y': 179}, {'x': 282, 'y': 180}, {'x': 282, 'y': 181}, {'x': 282, 'y': 182}, {'x': 282, 'y': 183}, {'x': 282, 'y': 184}, {'x': 282, 'y': 185}, {'x': 282, 'y': 186}, {'x': 282, 'y': 187}, {'x': 282, 'y': 188}, {'x': 282, 'y': 189}, {'x': 282, 'y': 190}, {'x': 282, 'y': 191}, {'x': 282, 'y': 192}, {'x': 282, 'y': 193}, {'x': 282, 'y': 194}, {'x': 281, 'y': 194}, {'x': 281, 'y': 195}, {'x': 281, 'y': 196}, {'x': 281, 'y': 197}, {'x': 281, 'y': 198}, {'x': 281, 'y': 199}, {'x': 281, 'y': 200}, {'x': 280, 'y': 200}, {'x': 280, 'y': 201}, {'x': 280, 'y': 202}, {'x': 280, 'y': 203}, {'x': 280, 'y': 204}, {'x': 279, 'y': 204}, {'x': 279, 'y': 205}, {'x': 279, 'y': 206}, {'x': 279, 'y': 207}, {'x': 279, 'y': 208}, {'x': 279, 'y': 209}, {'x': 279, 'y': 210}, {'x': 279, 'y': 211}, {'x': 278, 'y': 211}, {'x': 278, 'y': 212}, {'x': 278, 'y': 213}, {'x': 278, 'y': 214}, {'x': 278, 'y': 215}, {'x': 278, 'y': 216}, {'x': 278, 'y': 217}, {'x': 278, 'y': 218}, {'x': 278, 'y': 219}, {'x': 278, 'y': 220}, {'x': 278, 'y': 221}, {'x': 278, 'y': 222}, {'x': 277, 'y': 222}, {'x': 277, 'y': 223}, {'x': 277, 'y': 224}, {'x': 277, 'y': 225}, {'x': 277, 'y': 226}, {'x': 277, 'y': 227}, {'x': 277, 'y': 228}, {'x': 277, 'y': 229}, {'x': 277, 'y': 230}, {'x': 277, 'y': 231}, {'x': 277, 'y': 232}, {'x': 277, 'y': 233}, {'x': 277, 'y': 234}, {'x': 277, 'y': 235}, {'x': 277, 'y': 236}, {'x': 277, 'y': 237}, {'x': 277, 'y': 238}, {'x': 277, 'y': 239}, {'x': 277, 'y': 240}, {'x': 277, 'y': 241}, {'x': 277, 'y': 242}, {'x': 277, 'y': 243}, {'x': 276, 'y': 243}, {'x': 276, 'y': 244}, {'x': 276, 'y': 245}, {'x': 276, 'y': 246}, {'x': 276, 'y': 247}, {'x': 276, 'y': 248}, {'x': 276, 'y': 249}, {'x': 276, 'y': 250}, {'x': 276, 'y': 251}, {'x': 276, 'y': 252}, {'x': 276, 'y': 253}, {'x': 276, 'y': 254}, {'x': 276, 'y': 255}, {'x': 276, 'y': 256}, {'x': 275, 'y': 256}, {'x': 275, 'y': 257}, {'x': 275, 'y': 258}, {'x': 275, 'y': 259}, {'x': 275, 'y': 260}, {'x': 275, 'y': 261}, {'x': 275, 'y': 262}, {'x': 275, 'y': 263}, {'x': 275, 'y': 264}, {'x': 275, 'y': 265}, {'x': 275, 'y': 266}, {'x': 274, 'y': 266}, {'x': 274, 'y': 267}, {'x': 274, 'y': 268}, {'x': 274, 'y': 269}, {'x': 274, 'y': 270}, {'x': 274, 'y': 271}, {'x': 274, 'y': 272}, {'x': 274, 'y': 273}, {'x': 274, 'y': 274}, {'x': 274, 'y': 275}, {'x': 274, 'y': 276}, {'x': 274, 'y': 277}, {'x': 274, 'y': 278}, {'x': 274, 'y': 279}, {'x': 274, 'y': 280}, {'x': 274, 'y': 281}, {'x': 274, 'y': 282}, {'x': 274, 'y': 283}, {'x': 274, 'y': 284}, {'x': 273, 'y': 284}, {'x': 273, 'y': 285}, {'x': 273, 'y': 286}, {'x': 273, 'y': 287}, {'x': 273, 'y': 288}, {'x': 273, 'y': 289}, {'x': 273, 'y': 290}, {'x': 273, 'y': 291}, {'x': 273, 'y': 292}, {'x': 273, 'y': 293}, {'x': 273, 'y': 294}, {'x': 273, 'y': 295}, {'x': 273, 'y': 296}, {'x': 273, 'y': 297}, {'x': 273, 'y': 298}, {'x': 273, 'y': 299}, {'x': 273, 'y': 300}, {'x': 273, 'y': 301}, {'x': 273, 'y': 302}, {'x': 273, 'y': 303}, {'x': 273, 'y': 304}, {'x': 273, 'y': 305}, {'x': 273, 'y': 306}, {'x': 273, 'y': 307}, {'x': 273, 'y': 308}, {'x': 273, 'y': 309}, {'x': 273, 'y': 310}, {'x': 273, 'y': 311}, {'x': 273, 'y': 312}, {'x': 274, 'y': 312}, {'x': 274, 'y': 313}, {'x': 274, 'y': 314}, {'x': 274, 'y': 315}, {'x': 274, 'y': 316}, {'x': 274, 'y': 317}, {'x': 274, 'y': 318}, {'x': 274, 'y': 319}, {'x': 274, 'y': 320}, {'x': 274, 'y': 321}, {'x': 274, 'y': 322}, {'x': 274, 'y': 323}, {'x': 274, 'y': 324}, {'x': 274, 'y': 325}, {'x': 274, 'y': 326}, {'x': 274, 'y': 327}, {'x': 274, 'y': 328}, {'x': 274, 'y': 329}, {'x': 274, 'y': 330}, {'x': 275, 'y': 330}, {'x': 275, 'y': 331}, {'x': 275, 'y': 332}, {'x': 275, 'y': 333}, {'x': 275, 'y': 334}, {'x': 275, 'y': 335}, {'x': 275, 'y': 336}, {'x': 276, 'y': 336}, {'x': 276, 'y': 337}, {'x': 276, 'y': 338}, {'x': 276, 'y': 339}, {'x': 276, 'y': 340}, {'x': 276, 'y': 341}, {'x': 276, 'y': 342}, {'x': 276, 'y': 343}, {'x': 277, 'y': 343}, {'x': 277, 'y': 344}, {'x': 277, 'y': 345}, {'x': 277, 'y': 346}, {'x': 277, 'y': 347}, {'x': 277, 'y': 348}, {'x': 278, 'y': 348}, {'x': 278, 'y': 349}, {'x': 278, 'y': 350}, {'x': 278, 'y': 351}, {'x': 279, 'y': 351}, {'x': 279, 'y': 352}, {'x': 279, 'y': 353}, {'x': 280, 'y': 353}, {'x': 280, 'y': 354}, {'x': 281, 'y': 354}, {'x': 281, 'y': 355}, {'x': 281, 'y': 356}, {'x': 282, 'y': 356}, {'x': 282, 'y': 357}, {'x': 282, 'y': 358}, {'x': 283, 'y': 358}, {'x': 283, 'y': 359}, {'x': 283, 'y': 360}, {'x': 283, 'y': 361}, {'x': 283, 'y': 362}, {'x': 283, 'y': 363}, {'x': 283, 'y': 364}, {'x': 283, 'y': 365}, {'x': 282, 'y': 365}, {'x': 282, 'y': 366}, {'x': 281, 'y': 366}, {'x': 281, 'y': 367}, {'x': 280, 'y': 367}, {'x': 280, 'y': 368}, {'x': 279, 'y': 368}, {'x': 279, 'y': 369}, {'x': 278, 'y': 369}, {'x': 278, 'y': 370}, {'x': 277, 'y': 370}, {'x': 277, 'y': 371}, {'x': 276, 'y': 371}, {'x': 276, 'y': 372}, {'x': 275, 'y': 372}, {'x': 275, 'y': 373}, {'x': 275, 'y': 374}, {'x': 275, 'y': 375}, {'x': 276, 'y': 375}, {'x': 277, 'y': 375}, {'x': 277, 'y': 376}, {'x': 278, 'y': 376}, {'x': 278, 'y': 377}, {'x': 279, 'y': 377}, {'x': 280, 'y': 378}, {'x': 281, 'y': 378}, {'x': 282, 'y': 378}, {'x': 283, 'y': 378}, {'x': 284, 'y': 378}, {'x': 284, 'y': 379}, {'x': 285, 'y': 379}, {'x': 286, 'y': 379}, {'x': 287, 'y': 379}, {'x': 288, 'y': 379}, {'x': 288, 'y': 380}, {'x': 289, 'y': 380}, {'x': 290, 'y': 380}, {'x': 291, 'y': 380}, {'x': 292, 'y': 380}, {'x': 292, 'y': 381}, {'x': 293, 'y': 381}, {'x': 294, 'y': 381}, {'x': 295, 'y': 381}, {'x': 296, 'y': 381}, {'x': 297, 'y': 381}, {'x': 298, 'y': 381}, {'x': 299, 'y': 381}, {'x': 300, 'y': 381}, {'x': 300, 'y': 382}, {'x': 301, 'y': 382}, {'x': 302, 'y': 382}, {'x': 303, 'y': 382}, {'x': 304, 'y': 382}, {'x': 304, 'y': 383}, {'x': 305, 'y': 383}, {'x': 306, 'y': 383}, {'x': 307, 'y': 384}, {'x': 308, 'y': 384}, {'x': 309, 'y': 384}, {'x': 310, 'y': 384}, {'x': 310, 'y': 385}, {'x': 311, 'y': 385}, {'x': 312, 'y': 385}, {'x': 313, 'y': 385}, {'x': 313, 'y': 386}, {'x': 314, 'y': 386}, {'x': 315, 'y': 386}, {'x': 315, 'y': 387}, {'x': 316, 'y': 387}, {'x': 316, 'y': 388}, {'x': 316, 'y': 389}, {'x': 316, 'y': 390}, {'x': 315, 'y': 390}, {'x': 315, 'y': 391}, {'x': 314, 'y': 391}, {'x': 313, 'y': 391}, {'x': 312, 'y': 391}, {'x': 311, 'y': 391}, {'x': 310, 'y': 391}, {'x': 310, 'y': 390}, {'x': 309, 'y': 390}, {'x': 308, 'y': 390}, {'x': 307, 'y': 390}, {'x': 306, 'y': 390}, {'x': 305, 'y': 390}, {'x': 305, 'y': 389}, {'x': 304, 'y': 389}, {'x': 303, 'y': 389}, {'x': 302, 'y': 389}, {'x': 301, 'y': 389}, {'x': 301, 'y': 388}, {'x': 300, 'y': 388}, {'x': 299, 'y': 388}, {'x': 298, 'y': 388}, {'x': 298, 'y': 387}, {'x': 297, 'y': 387}, {'x': 296, 'y': 387}, {'x': 295, 'y': 387}, {'x': 295, 'y': 386}, {'x': 294, 'y': 386}, {'x': 295, 'y': 387}, {'x': 296, 'y': 387}, {'x': 297, 'y': 387}, {'x': 298, 'y': 388}, {'x': 299, 'y': 388}, {'x': 300, 'y': 388}, {'x': 301, 'y': 389}, {'x': 302, 'y': 390}, {'x': 303, 'y': 390}, {'x': 303, 'y': 391}, {'x': 304, 'y': 391}, {'x': 304, 'y': 392}, {'x': 305, 'y': 392}, {'x': 306, 'y': 392}, {'x': 306, 'y': 393}, {'x': 307, 'y': 393}, {'x': 308, 'y': 393}, {'x': 308, 'y': 394}, {'x': 309, 'y': 394}, {'x': 310, 'y': 394}, {'x': 310, 'y': 395}, {'x': 311, 'y': 395}, {'x': 312, 'y': 395}, {'x': 312, 'y': 396}, {'x': 313, 'y': 396}, {'x': 313, 'y': 397}, {'x': 314, 'y': 397}, {'x': 315, 'y': 397}, {'x': 315, 'y': 398}, {'x': 316, 'y': 398}, {'x': 317, 'y': 398}, {'x': 317, 'y': 399}, {'x': 318, 'y': 399}, {'x': 318, 'y': 400}, {'x': 319, 'y': 400}, {'x': 319, 'y': 401}, {'x': 320, 'y': 401}, {'x': 321, 'y': 401}, {'x': 322, 'y': 401}, {'x': 322, 'y': 402}, {'x': 323, 'y': 402}, {'x': 323, 'y': 403}, {'x': 324, 'y': 403}, {'x': 324, 'y': 404}, {'x': 325, 'y': 404}, {'x': 326, 'y': 404}, {'x': 326, 'y': 405}, {'x': 327, 'y': 405}, {'x': 328, 'y': 405}, {'x': 328, 'y': 406}, {'x': 329, 'y': 406}, {'x': 330, 'y': 406}, {'x': 330, 'y': 407}, {'x': 331, 'y': 407}, {'x': 331, 'y': 408}, {'x': 331, 'y': 409}, {'x': 330, 'y': 409}, {'x': 330, 'y': 410}, {'x': 329, 'y': 410}, {'x': 328, 'y': 410}, {'x': 327, 'y': 410}, {'x': 327, 'y': 411}, {'x': 326, 'y': 411}, {'x': 325, 'y': 411}, {'x': 324, 'y': 411}, {'x': 324, 'y': 410}, {'x': 323, 'y': 410}, {'x': 322, 'y': 410}, {'x': 322, 'y': 409}, {'x': 321, 'y': 409}, {'x': 321, 'y': 408}, {'x': 320, 'y': 408}, {'x': 319, 'y': 408}, {'x': 318, 'y': 408}, {'x': 318, 'y': 407}, {'x': 317, 'y': 407}, {'x': 317, 'y': 406}, {'x': 316, 'y': 406}, {'x': 315, 'y': 406}, {'x': 315, 'y': 405}, {'x': 314, 'y': 405}, {'x': 314, 'y': 404}, {'x': 313, 'y': 404}, {'x': 311, 'y': 403}, {'x': 311, 'y': 402}, {'x': 310, 'y': 402}, {'x': 309, 'y': 402}, {'x': 308, 'y': 402}, {'x': 308, 'y': 401}, {'x': 307, 'y': 401}, {'x': 306, 'y': 401}, {'x': 306, 'y': 400}, {'x': 305, 'y': 400}, {'x': 305, 'y': 399}, {'x': 304, 'y': 399}, {'x': 303, 'y': 399}, {'x': 303, 'y': 398}, {'x': 302, 'y': 398}, {'x': 302, 'y': 397}, {'x': 301, 'y': 397}, {'x': 300, 'y': 397}, {'x': 299, 'y': 397}, {'x': 299, 'y': 396}, {'x': 300, 'y': 397}, {'x': 301, 'y': 397}, {'x': 302, 'y': 398}, {'x': 303, 'y': 399}, {'x': 304, 'y': 399}, {'x': 305, 'y': 400}, {'x': 306, 'y': 401}, {'x': 307, 'y': 401}, {'x': 308, 'y': 402}, {'x': 309, 'y': 402}, {'x': 310, 'y': 402}, {'x': 311, 'y': 403}, {'x': 312, 'y': 404}, {'x': 313, 'y': 404}, {'x': 314, 'y': 405}, {'x': 315, 'y': 406}, {'x': 316, 'y': 406}, {'x': 317, 'y': 407}, {'x': 318, 'y': 408}, {'x': 319, 'y': 408}, {'x': 320, 'y': 408}, {'x': 321, 'y': 409}, {'x': 322, 'y': 410}, {'x': 323, 'y': 410}, {'x': 324, 'y': 410}, {'x': 324, 'y': 411}, {'x': 327, 'y': 412}, {'x': 328, 'y': 412}, {'x': 329, 'y': 412}, {'x': 329, 'y': 413}, {'x': 330, 'y': 413}, {'x': 331, 'y': 413}, {'x': 331, 'y': 414}, {'x': 332, 'y': 414}, {'x': 332, 'y': 415}, {'x': 333, 'y': 415}, {'x': 333, 'y': 416}, {'x': 334, 'y': 416}, {'x': 334, 'y': 417}, {'x': 334, 'y': 418}, {'x': 334, 'y': 419}, {'x': 334, 'y': 420}, {'x': 334, 'y': 421}, {'x': 333, 'y': 421}, {'x': 332, 'y': 421}, {'x': 333, 'y': 422}, {'x': 332, 'y': 422}, {'x': 331, 'y': 422}, {'x': 330, 'y': 422}, {'x': 329, 'y': 422}, {'x': 328, 'y': 422}, {'x': 328, 'y': 421}, {'x': 327, 'y': 421}, {'x': 327, 'y': 420}, {'x': 326, 'y': 420}, {'x': 325, 'y': 420}, {'x': 325, 'y': 419}, {'x': 324, 'y': 419}, {'x': 323, 'y': 419}, {'x': 323, 'y': 418}, {'x': 322, 'y': 418}, {'x': 321, 'y': 418}, {'x': 321, 'y': 417}, {'x': 320, 'y': 417}, {'x': 319, 'y': 417}, {'x': 319, 'y': 416}, {'x': 318, 'y': 416}, {'x': 317, 'y': 416}, {'x': 317, 'y': 415}, {'x': 316, 'y': 415}, {'x': 315, 'y': 415}, {'x': 315, 'y': 414}, {'x': 314, 'y': 414}, {'x': 313, 'y': 414}, {'x': 313, 'y': 413}, {'x': 312, 'y': 413}, {'x': 311, 'y': 413}, {'x': 311, 'y': 412}, {'x': 310, 'y': 412}, {'x': 309, 'y': 412}, {'x': 309, 'y': 411}, {'x': 308, 'y': 411}, {'x': 308, 'y': 410}, {'x': 307, 'y': 410}, {'x': 306, 'y': 410}, {'x': 305, 'y': 410}, {'x': 304, 'y': 410}, {'x': 304, 'y': 409}, {'x': 303, 'y': 409}, {'x': 302, 'y': 409}, {'x': 302, 'y': 408}, {'x': 302, 'y': 407}, {'x': 301, 'y': 407}, {'x': 300, 'y': 407}, {'x': 299, 'y': 407}, {'x': 300, 'y': 406}, {'x': 299, 'y': 406}, {'x': 299, 'y': 405}, {'x': 298, 'y': 405}, {'x': 297, 'y': 405}, {'x': 297, 'y': 404}, {'x': 296, 'y': 404}, {'x': 297, 'y': 405}, {'x': 298, 'y': 405}, {'x': 299, 'y': 406}, {'x': 300, 'y': 407}, {'x': 301, 'y': 407}, {'x': 302, 'y': 408}, {'x': 302, 'y': 409}, {'x': 303, 'y': 409}, {'x': 304, 'y': 410}, {'x': 305, 'y': 411}, {'x': 306, 'y': 411}, {'x': 306, 'y': 412}, {'x': 307, 'y': 412}, {'x': 307, 'y': 413}, {'x': 308, 'y': 413}, {'x': 309, 'y': 413}, {'x': 309, 'y': 414}, {'x': 310, 'y': 414}, {'x': 310, 'y': 415}, {'x': 311, 'y': 415}, {'x': 312, 'y': 415}, {'x': 312, 'y': 416}, {'x': 313, 'y': 416}, {'x': 313, 'y': 417}, {'x': 314, 'y': 417}, {'x': 315, 'y': 417}, {'x': 315, 'y': 418}, {'x': 316, 'y': 418}, {'x': 316, 'y': 419}, {'x': 317, 'y': 419}, {'x': 317, 'y': 420}, {'x': 318, 'y': 420}, {'x': 319, 'y': 420}, {'x': 319, 'y': 421}, {'x': 320, 'y': 421}, {'x': 320, 'y': 422}, {'x': 321, 'y': 422}, {'x': 321, 'y': 423}, {'x': 322, 'y': 423}, {'x': 322, 'y': 424}, {'x': 323, 'y': 424}, {'x': 323, 'y': 425}, {'x': 324, 'y': 425}, {'x': 324, 'y': 426}, {'x': 325, 'y': 426}, {'x': 325, 'y': 427}, {'x': 325, 'y': 428}, {'x': 325, 'y': 429}, {'x': 325, 'y': 430}, {'x': 324, 'y': 430}, {'x': 323, 'y': 430}, {'x': 323, 'y': 431}, {'x': 322, 'y': 431}, {'x': 321, 'y': 431}, {'x': 321, 'y': 430}, {'x': 320, 'y': 430}, {'x': 319, 'y': 430}, {'x': 319, 'y': 429}, {'x': 318, 'y': 429}, {'x': 317, 'y': 429}, {'x': 317, 'y': 428}, {'x': 316, 'y': 428}, {'x': 315, 'y': 428}, {'x': 315, 'y': 427}, {'x': 314, 'y': 426}, {'x': 313, 'y': 426}, {'x': 312, 'y': 426}, {'x': 312, 'y': 425}, {'x': 311, 'y': 425}, {'x': 310, 'y': 425}, {'x': 310, 'y': 424}, {'x': 309, 'y': 424}, {'x': 309, 'y': 423}, {'x': 308, 'y': 423}, {'x': 307, 'y': 423}, {'x': 307, 'y': 422}, {'x': 306, 'y': 422}, {'x': 305, 'y': 422}, {'x': 305, 'y': 421}, {'x': 304, 'y': 421}, {'x': 304, 'y': 420}, {'x': 303, 'y': 420}, {'x': 302, 'y': 420}, {'x': 302, 'y': 419}, {'x': 301, 'y': 419}, {'x': 300, 'y': 419}, {'x': 300, 'y': 418}, {'x': 299, 'y': 418}, {'x': 298, 'y': 418}, {'x': 298, 'y': 417}, {'x': 297, 'y': 417}, {'x': 296, 'y': 417}, {'x': 296, 'y': 416}, {'x': 295, 'y': 416}, {'x': 294, 'y': 415}, {'x': 293, 'y': 415}, {'x': 293, 'y': 414}, {'x': 292, 'y': 414}, {'x': 291, 'y': 414}, {'x': 291, 'y': 413}, {'x': 290, 'y': 413}, {'x': 290, 'y': 412}, {'x': 289, 'y': 412}, {'x': 289, 'y': 411}, {'x': 288, 'y': 411}, {'x': 287, 'y': 411}, {'x': 287, 'y': 410}, {'x': 286, 'y': 410}, {'x': 285, 'y': 409}, {'x': 284, 'y': 409}, {'x': 284, 'y': 408}, {'x': 283, 'y': 408}, {'x': 282, 'y': 408}, {'x': 281, 'y': 408}, {'x': 280, 'y': 408}, {'x': 280, 'y': 407}, {'x': 280, 'y': 406}, {'x': 279, 'y': 406}, {'x': 279, 'y': 405}, {'x': 278, 'y': 405}, {'x': 278, 'y': 404}, {'x': 277, 'y': 404}, {'x': 277, 'y': 403}, {'x': 276, 'y': 403}, {'x': 276, 'y': 402}, {'x': 275, 'y': 402}, {'x': 276, 'y': 403}, {'x': 277, 'y': 404}, {'x': 278, 'y': 405}, {'x': 279, 'y': 406}, {'x': 280, 'y': 407}, {'x': 280, 'y': 408}, {'x': 280, 'y': 409}, {'x': 280, 'y': 410}, {'x': 281, 'y': 410}, {'x': 281, 'y': 411}, {'x': 282, 'y': 411}, {'x': 282, 'y': 412}, {'x': 283, 'y': 412}, {'x': 283, 'y': 413}, {'x': 284, 'y': 414}, {'x': 284, 'y': 415}, {'x': 285, 'y': 415}, {'x': 285, 'y': 416}, {'x': 286, 'y': 416}, {'x': 286, 'y': 417}, {'x': 287, 'y': 417}, {'x': 287, 'y': 418}, {'x': 288, 'y': 418}, {'x': 288, 'y': 419}, {'x': 289, 'y': 419}, {'x': 289, 'y': 420}, {'x': 290, 'y': 420}, {'x': 291, 'y': 421}, {'x': 291, 'y': 422}, {'x': 292, 'y': 422}, {'x': 292, 'y': 423}, {'x': 292, 'y': 424}, {'x': 292, 'y': 425}, {'x': 292, 'y': 426}, {'x': 292, 'y': 427}, {'x': 292, 'y': 428}, {'x': 292, 'y': 429}, {'x': 292, 'y': 430}, {'x': 291, 'y': 430}, {'x': 290, 'y': 430}, {'x': 290, 'y': 431}, {'x': 289, 'y': 431}, {'x': 288, 'y': 431}, {'x': 288, 'y': 430}, {'x': 287, 'y': 430}, {'x': 286, 'y': 430}, {'x': 286, 'y': 429}, {'x': 285, 'y': 429}, {'x': 284, 'y': 428}, {'x': 284, 'y': 427}, {'x': 283, 'y': 427}, {'x': 283, 'y': 426}, {'x': 282, 'y': 426}, {'x': 282, 'y': 425}, {'x': 281, 'y': 425}, {'x': 281, 'y': 424}, {'x': 280, 'y': 424}, {'x': 280, 'y': 423}, {'x': 279, 'y': 423}, {'x': 279, 'y': 422}, {'x': 278, 'y': 422}, {'x': 277, 'y': 422}, {'x': 277, 'y': 421}, {'x': 276, 'y': 420}, {'x': 275, 'y': 420}, {'x': 275, 'y': 419}, {'x': 274, 'y': 419}, {'x': 274, 'y': 418}, {'x': 273, 'y': 418}, {'x': 273, 'y': 417}, {'x': 272, 'y': 417}, {'x': 272, 'y': 416}, {'x': 271, 'y': 416}, {'x': 271, 'y': 415}, {'x': 270, 'y': 415}, {'x': 269, 'y': 415}, {'x': 269, 'y': 414}, {'x': 268, 'y': 414}, {'x': 268, 'y': 413}, {'x': 267, 'y': 413}, {'x': 266, 'y': 412}, {'x': 265, 'y': 412}, {'x': 265, 'y': 411}, {'x': 264, 'y': 411}, {'x': 263, 'y': 410}, {'x': 262, 'y': 410}, {'x': 261, 'y': 409}, {'x': 261, 'y': 408}, {'x': 260, 'y': 408}, {'x': 260, 'y': 407}, {'x': 259, 'y': 407}, {'x': 258, 'y': 406}, {'x': 257, 'y': 406}, {'x': 256, 'y': 405}, {'x': 256, 'y': 404}, {'x': 255, 'y': 404}, {'x': 255, 'y': 403}, {'x': 254, 'y': 403}, {'x': 254, 'y': 402}, {'x': 253, 'y': 402}, {'x': 253, 'y': 401}, {'x': 252, 'y': 401}, {'x': 252, 'y': 400}, {'x': 252, 'y': 399}, {'x': 252, 'y': 398}, {'x': 252, 'y': 397}, {'x': 251, 'y': 396}, {'x': 251, 'y': 395}, {'x': 250, 'y': 394}, {'x': 250, 'y': 393}, {'x': 250, 'y': 392}, {'x': 250, 'y': 391}, {'x': 250, 'y': 390},{'x': 250, 'y': 389}, {'x': 250, 'y': 388}, {'x': 250, 'y': 387}, {'x': 250, 'y': 386}, {'x': 250, 'y': 385}, {'x': 250, 'y': 384}, {'x': 250, 'y': 383}, {'x': 250, 'y': 382}, {'x': 251, 'y': 382}, {'x': 252, 'y': 382}, {'x': 253, 'y': 382}, {'x': 254, 'y': 382}, {'x': 254, 'y': 383}, {'x': 255, 'y': 383}, {'x': 256, 'y': 383}, {'x': 257, 'y': 383}, {'x': 258, 'y': 383}, {'x': 259, 'y': 383}, {'x': 260, 'y': 383}, {'x': 261, 'y': 383}, {'x': 262, 'y': 383}, {'x': 263, 'y': 383}, {'x': 264, 'y': 382}, {'x': 264, 'y': 381}, {'x': 265, 'y': 381}, {'x': 266, 'y': 381}, {'x': 267, 'y': 381}, {'x': 267, 'y': 380}, {'x': 268, 'y': 380}, {'x': 269, 'y': 380}, {'x': 269, 'y': 379}, {'x': 269, 'y': 378}, {'x': 269, 'y': 377}, {'x': 270, 'y': 377}, {'x': 270, 'y': 376}, {'x': 271, 'y': 376}, {'x': 272, 'y': 376}, {'x': 272, 'y': 375}, {'x': 273, 'y': 374}, {'x': 274, 'y': 373}, {'x': 273, 'y': 374}, {'x': 272, 'y': 375}, {'x': 271, 'y': 376}, {'x': 270, 'y': 376}, {'x': 269, 'y': 377}, {'x': 269, 'y': 378}, {'x': 269, 'y': 379}, {'x': 268, 'y': 380}, {'x': 267, 'y': 380}, {'x': 266, 'y': 381}, {'x': 265, 'y': 381}, {'x': 264, 'y': 381}, {'x': 264, 'y': 382}, {'x': 263, 'y': 383}, {'x': 262, 'y': 383}, {'x': 261, 'y': 383}, {'x': 260, 'y': 383}, {'x': 259, 'y': 383}, {'x': 258, 'y': 383}, {'x': 257, 'y': 383}, {'x': 256, 'y': 383}, {'x': 255, 'y': 383}, {'x': 254, 'y': 383}, {'x': 253, 'y': 382}, {'x': 253, 'y': 381}, {'x': 252, 'y': 381}, {'x': 251, 'y': 381}, {'x': 250, 'y': 381}, {'x': 250, 'y': 380}, {'x': 249, 'y': 380}, {'x': 249, 'y': 379}, {'x': 248, 'y': 379}, {'x': 248, 'y': 378}, {'x': 248, 'y': 377}, {'x': 248, 'y': 376}, {'x': 247, 'y': 376}, {'x': 247, 'y': 375}, {'x': 247, 'y': 374}, {'x': 247, 'y': 373}, {'x': 247, 'y': 372}, {'x': 247, 'y': 371}, {'x': 246, 'y': 371}, {'x': 246, 'y': 370}, {'x': 246, 'y': 369}, {'x': 246, 'y': 368}, {'x': 246, 'y': 367}, {'x': 246, 'y': 366}, {'x': 246, 'y': 365}, {'x': 245, 'y': 365}, {'x': 245, 'y': 364}, {'x': 245, 'y': 363}, {'x': 245, 'y': 362}, {'x': 245, 'y': 361}, {'x': 245, 'y': 360}, {'x': 245, 'y': 359}, {'x': 244, 'y': 358}, {'x': 244, 'y': 357}, {'x': 244, 'y': 356}, {'x': 244, 'y': 355}, {'x': 244, 'y': 354}, {'x': 244, 'y': 353}, {'x': 244, 'y': 352}, {'x': 244, 'y': 351}, {'x': 243, 'y': 351}, {'x': 243, 'y': 350}, {'x': 242, 'y': 350}, {'x': 242, 'y': 349}, {'x': 242, 'y': 348}, {'x': 242, 'y': 347}, {'x': 242, 'y': 346}, {'x': 242, 'y': 345}, {'x': 241, 'y': 345}, {'x': 241, 'y': 344}, {'x': 241, 'y': 343}, {'x': 241, 'y': 342}, {'x': 241, 'y': 341}, {'x': 241, 'y': 340}, {'x': 241, 'y': 339}, {'x': 240, 'y': 339}, {'x': 240, 'y': 338}, {'x': 240, 'y': 337}, {'x': 240, 'y': 336}, {'x': 239, 'y': 336}, {'x': 239, 'y': 335}, {'x': 239, 'y': 334}, {'x': 239, 'y': 333}, {'x': 239, 'y': 332}, {'x': 238, 'y': 332}, {'x': 238, 'y': 331}, {'x': 238, 'y': 330}, {'x': 238, 'y': 329}, {'x': 238, 'y': 328}, {'x': 238, 'y': 327}, {'x': 237, 'y': 327}, {'x': 237, 'y': 326}, {'x': 237, 'y': 325}, {'x': 237, 'y': 324}, {'x': 236, 'y': 324}, {'x': 236, 'y': 323}, {'x': 236, 'y': 322}, {'x': 236, 'y': 321}, {'x': 235, 'y': 321}, {'x': 235, 'y': 320}, {'x': 235, 'y': 319}, {'x': 235, 'y': 318}, {'x': 234, 'y': 318}, {'x': 234, 'y': 317}, {'x': 234, 'y': 316}, {'x': 234, 'y': 315}, {'x': 234, 'y': 314}, {'x': 234, 'y': 313}, {'x': 234, 'y': 312}, {'x': 233, 'y': 312}, {'x': 233, 'y': 311}, {'x': 233, 'y': 310}, {'x': 232, 'y': 310}, {'x': 232, 'y': 309}, {'x': 232, 'y': 308}, {'x': 232, 'y': 307}, {'x': 232, 'y': 306}, {'x': 231, 'y': 306}, {'x': 231, 'y': 305}, {'x': 231, 'y': 304}, {'x': 231, 'y': 303}, {'x': 231, 'y': 302}, {'x': 231, 'y': 301}, {'x': 231, 'y': 300}, {'x': 231, 'y': 299}, {'x': 230, 'y': 299}, {'x': 230, 'y': 298}, {'x': 230, 'y': 297}, {'x': 230, 'y': 296}, {'x': 230, 'y': 295}, {'x': 231, 'y': 295}, {'x': 231, 'y': 294}, {'x': 231, 'y': 293}, {'x': 231, 'y': 292}, {'x': 232, 'y': 292}, {'x': 232, 'y': 291}, {'x': 232, 'y': 290}, {'x': 233, 'y': 290}, {'x': 233, 'y': 289}, {'x': 233, 'y': 288}, {'x': 234, 'y': 288}, {'x': 234, 'y': 287}, {'x': 235, 'y': 287}, {'x': 236, 'y': 286}, {'x': 237, 'y': 285}, {'x': 237, 'y': 284}, {'x': 238, 'y': 283}, {'x': 239, 'y': 283}, {'x': 240, 'y': 283}, {'x': 240, 'y': 282}, {'x': 240, 'y': 281}, {'x': 241, 'y': 280}, {'x': 242, 'y': 280}, {'x': 242, 'y': 279}, {'x': 242, 'y': 278}, {'x': 243, 'y': 278}, {'x': 243, 'y': 277}, {'x': 244, 'y': 277}, {'x': 244, 'y': 276}, {'x': 245, 'y': 276}, {'x': 245, 'y': 275}, {'x': 246, 'y': 275}, {'x': 246, 'y': 274}, {'x': 247, 'y': 274}, {'x': 247, 'y': 273}, {'x': 247, 'y': 272}, {'x': 248, 'y': 271}, {'x': 248, 'y': 270}, {'x': 248, 'y': 269}, {'x': 249, 'y': 269}, {'x': 249, 'y': 268}, {'x': 249, 'y': 267}, {'x': 250, 'y': 267}, {'x': 250, 'y': 266}, {'x': 250, 'y': 265}, {'x': 251, 'y': 265}, {'x': 251, 'y': 264}, {'x': 251, 'y': 263}, {'x': 251, 'y': 262}, {'x': 251, 'y': 261}, {'x': 252, 'y': 261}, {'x': 252, 'y': 260}, {'x': 252, 'y': 259}, {'x': 252, 'y': 258}, {'x': 252, 'y': 257}, {'x': 252, 'y': 256}, {'x': 252, 'y': 255}, {'x': 253, 'y': 255}, {'x': 253, 'y': 254}, {'x': 253, 'y': 253}, {'x': 253, 'y': 252}, {'x': 254, 'y': 252}, {'x': 254, 'y': 251}, {'x': 254, 'y': 250}, {'x': 254, 'y': 249}, {'x': 254, 'y': 248}, {'x': 254, 'y': 247}, {'x': 254, 'y': 246}, {'x': 254, 'y': 245}, {'x': 253, 'y': 245}, {'x': 253, 'y': 244}, {'x': 253, 'y': 243}, {'x': 253, 'y': 242}, {'x': 253, 'y': 241}, {'x': 253, 'y': 240}, {'x': 253, 'y': 239}, {'x': 253, 'y': 238}, {'x': 253, 'y': 237}, {'x': 253, 'y': 236}, {'x': 253, 'y': 235}, {'x': 253, 'y': 234}, {'x': 252, 'y': 233}, {'x': 251, 'y': 232}, {'x': 251, 'y': 231}, {'x': 251, 'y': 230}, {'x': 252, 'y': 230}, {'x': 252, 'y': 229}, {'x': 252, 'y': 228}, {'x': 253, 'y': 228}, {'x': 253, 'y': 227}, {'x': 253, 'y': 226}, {'x': 253, 'y': 225}, {'x': 253, 'y': 224}, {'x': 253, 'y': 223}, {'x': 252, 'y': 223}, {'x': 252, 'y': 222}, {'x': 253, 'y': 223}, {'x': 253, 'y': 224}, {'x': 253, 'y': 225}, {'x': 253, 'y': 226}, {'x': 253, 'y': 227}, {'x': 252, 'y': 228}, {'x': 252, 'y': 229}, {'x': 251, 'y': 230}, {'x': 251, 'y': 231}, {'x': 251, 'y': 232}, {'x': 252, 'y': 233}, {'x': 253, 'y': 234}, {'x': 253, 'y': 235}, {'x': 253, 'y': 236}, {'x': 253, 'y': 237}, {'x': 253, 'y': 238}, {'x': 253, 'y': 239}, {'x': 253, 'y': 240}, {'x': 253, 'y': 241}, {'x': 253, 'y': 242}, {'x': 253, 'y': 243}, {'x': 253, 'y': 244}, {'x': 253, 'y': 245}, {'x': 254, 'y': 246}, {'x': 254, 'y': 247}, {'x': 254, 'y': 248}, {'x': 254, 'y': 249}, {'x': 254, 'y': 250}, {'x': 254, 'y': 251}, {'x': 254, 'y': 252}, {'x': 253, 'y': 253}, {'x': 253, 'y': 254}, {'x': 252, 'y': 255}, {'x': 252, 'y': 256}, {'x': 252, 'y': 257}, {'x': 252, 'y': 258}, {'x': 252, 'y': 259}, {'x': 252, 'y': 260}, {'x': 251, 'y': 261}, {'x': 251, 'y': 262}, {'x': 251, 'y': 263}, {'x': 251, 'y': 264}, {'x': 251, 'y': 265}, {'x': 250, 'y': 266}, {'x': 250, 'y': 267}, {'x': 249, 'y': 268}, {'x': 249, 'y': 269}, {'x': 248, 'y': 270}, {'x': 248, 'y': 271}, {'x': 247, 'y': 272}, {'x': 247, 'y': 273}, {'x': 247, 'y': 274}, {'x': 246, 'y': 275}, {'x': 245, 'y': 276}, {'x': 244, 'y': 277}, {'x': 243, 'y': 278}, {'x': 242, 'y': 279}, {'x': 242, 'y': 280}, {'x': 241, 'y': 281}, {'x': 240, 'y': 282}, {'x': 240, 'y': 283}, {'x': 239, 'y': 284}, {'x': 238, 'y': 284}, {'x': 237, 'y': 284}, {'x': 237, 'y': 285}, {'x': 236, 'y': 285}, {'x': 236, 'y': 286}, {'x': 235, 'y': 287}, {'x': 234, 'y': 287}, {'x': 234, 'y': 288}, {'x': 233, 'y': 288}, {'x': 233, 'y': 289}, {'x': 232, 'y': 289}, {'x': 232, 'y': 290}, {'x': 232, 'y': 291}, {'x': 231, 'y': 292}, {'x': 231, 'y': 293}, {'x': 231, 'y': 294}, {'x': 230, 'y': 295}, {'x': 230, 'y': 296}, {'x': 230, 'y': 297}, {'x': 230, 'y': 298}, {'x': 230, 'y': 299}, {'x': 231, 'y': 300}, {'x': 231, 'y': 301}, {'x': 231, 'y': 302}, {'x': 230, 'y': 303}, {'x': 230, 'y': 304}, {'x': 230, 'y': 305}, {'x': 230, 'y': 306}, {'x': 229, 'y': 306}, {'x': 229, 'y': 307}, {'x': 229, 'y': 308}, {'x': 229, 'y': 309}, {'x': 229, 'y': 310}, {'x': 229, 'y': 311}, {'x': 229, 'y': 312}, {'x': 229, 'y': 313}, {'x': 229, 'y': 314}, {'x': 229, 'y': 315}, {'x': 229, 'y': 316}, {'x': 229, 'y': 317}, {'x': 229, 'y': 318}, {'x': 229, 'y': 319}, {'x': 229, 'y': 320}, {'x': 229, 'y': 321}, {'x': 229, 'y': 322}, {'x': 229, 'y': 323}, {'x': 230, 'y': 324}, {'x': 231, 'y': 325}, {'x': 231, 'y': 326}, {'x': 231, 'y': 327}, {'x': 231, 'y': 328}, {'x': 231, 'y': 329}, {'x': 232, 'y': 330}, {'x': 232, 'y': 331}, {'x': 233, 'y': 331}, {'x': 233, 'y': 332}, {'x': 234, 'y': 332}, {'x': 234, 'y': 333}, {'x': 234, 'y': 334}, {'x': 235, 'y': 335}, {'x': 235, 'y': 336}, {'x': 235, 'y': 337}, {'x': 235, 'y': 338}, {'x': 236, 'y': 339}, {'x': 236, 'y': 340}, {'x': 236, 'y': 341}, {'x': 236, 'y': 342}, {'x': 237, 'y': 343}, {'x': 238, 'y': 344}, {'x': 238, 'y': 345}, {'x': 238, 'y': 346}, {'x': 238, 'y': 347}, {'x': 238, 'y': 348}, {'x': 239, 'y': 348}, {'x': 239, 'y': 349}, {'x': 239, 'y': 350}, {'x': 239, 'y': 351}, {'x': 239, 'y': 352}, {'x': 240, 'y': 352}, {'x': 240, 'y': 353}, {'x': 240, 'y': 354}, {'x': 240, 'y': 355}, {'x': 240, 'y': 356}, {'x': 241, 'y': 356}, {'x': 241, 'y': 357}, {'x': 241, 'y': 358}, {'x': 241, 'y': 359}, {'x': 242, 'y': 359}, {'x': 242, 'y': 360}, {'x': 242, 'y': 361}, {'x': 242, 'y': 362}, {'x': 243, 'y': 362}, {'x': 243, 'y': 363}, {'x': 243, 'y': 364}, {'x': 243, 'y': 365}, {'x': 243, 'y': 366}, {'x': 243, 'y': 367}, {'x': 244, 'y': 367}, {'x': 244, 'y': 368}, {'x': 244, 'y': 369}, {'x': 244, 'y': 370}, {'x': 244, 'y': 371}, {'x': 245, 'y': 371}, {'x': 245, 'y': 372}, {'x': 245, 'y': 373}, {'x': 245, 'y': 374}, {'x': 245, 'y': 375}, {'x': 245, 'y': 376}, {'x': 245, 'y': 377}, {'x': 245, 'y': 378}, {'x': 246, 'y': 378}, {'x': 246, 'y': 379}, {'x': 246, 'y': 380}, {'x': 246, 'y': 381}, {'x': 246, 'y': 382}, {'x': 247, 'y': 382}, {'x': 247, 'y': 383}, {'x': 247, 'y': 384}, {'x': 248, 'y': 385}, {'x': 248, 'y': 386}, {'x': 248, 'y': 387}, {'x': 249, 'y': 387}, {'x': 249, 'y': 388}, {'x': 250, 'y': 388}, {'x': 250, 'y': 389}, {'x': 250, 'y': 390}, {'x': 250, 'y': 391}, {'x': 250, 'y': 392}, {'x': 250, 'y': 393}, {'x': 250, 'y': 394}, {'x': 250, 'y': 395}, {'x': 251, 'y': 395}, {'x': 251, 'y': 396}, {'x': 252, 'y': 397}, {'x': 252, 'y': 398}, {'x': 252, 'y': 399}, {'x': 252, 'y': 400}, {'x': 252, 'y': 401}, {'x': 252, 'y': 402}, {'x': 252, 'y': 403}, {'x': 252, 'y': 404}, {'x': 252, 'y': 405}, {'x': 252, 'y': 406}, {'x': 252, 'y': 407}, {'x': 252, 'y': 408}, {'x': 252, 'y': 409}, {'x': 252, 'y': 410}, {'x': 252, 'y': 411}, {'x': 252, 'y': 412}, {'x': 252, 'y': 413}, {'x': 252, 'y': 414}, {'x': 252, 'y': 415}, {'x': 252, 'y': 416}, {'x': 252, 'y': 417}, {'x': 252, 'y': 418}, {'x': 252, 'y': 419}, {'x': 252, 'y': 420}, {'x': 252, 'y': 421}, {'x': 252, 'y': 422}, {'x': 252, 'y': 423}, {'x': 252, 'y': 424}, {'x': 252, 'y': 425}, {'x': 252, 'y': 426}, {'x': 252, 'y': 427}, {'x': 252, 'y': 428}, {'x': 252, 'y': 429}, {'x': 252, 'y': 430}, {'x': 253, 'y': 431}, {'x': 254, 'y': 432}, {'x': 254, 'y': 433}, {'x': 254, 'y': 434}, {'x': 254, 'y': 435}, {'x': 254, 'y': 436}, {'x': 254, 'y': 437}, {'x': 254, 'y': 438}, {'x': 255, 'y': 439}, {'x': 255, 'y': 440}, {'x': 255, 'y': 441}, {'x': 255, 'y': 442}, {'x': 255, 'y': 443}, {'x': 255, 'y': 444}, {'x': 256, 'y': 445}, {'x': 256, 'y': 446}, {'x': 256, 'y': 447}, {'x': 256, 'y': 448}, {'x': 256, 'y': 449}, {'x': 256, 'y': 450}, {'x': 256, 'y': 451}, {'x': 257, 'y': 452}, {'x': 257, 'y': 453}, {'x': 257, 'y': 454}, {'x': 257, 'y': 455}, {'x': 257, 'y': 456}, {'x': 257, 'y': 457}, {'x': 258, 'y': 458}, {'x': 258, 'y': 459}, {'x': 258, 'y': 460}, {'x': 259, 'y': 461}, {'x': 259, 'y': 462}, {'x': 259, 'y': 463}, {'x': 260, 'y': 464}, {'x': 260, 'y': 465}, {'x': 260, 'y': 466}, {'x': 260, 'y': 467}, {'x': 260, 'y': 468}, {'x': 260, 'y': 469}, {'x': 261, 'y': 470}, {'x': 261, 'y': 471}, {'x': 261, 'y': 472}, {'x': 261, 'y': 473}, {'x': 261, 'y': 474}, {'x': 262, 'y': 475}, {'x': 262, 'y': 476}, {'x': 262, 'y': 477}, {'x': 262, 'y': 478}, {'x': 262, 'y': 479}, {'x': 263, 'y': 479}, {'x': 263, 'y': 480}, {'x': 263, 'y': 481}, {'x': 263, 'y': 482}, {'x': 263, 'y': 483}, {'x': 263, 'y': 484}, {'x': 263, 'y': 485}, {'x': 263, 'y': 486}, {'x': 263, 'y': 487}, {'x': 264, 'y': 488}, {'x': 264, 'y': 489}, {'x': 264, 'y': 490}, {'x': 264, 'y': 491}, {'x': 265, 'y': 492}, {'x': 265, 'y': 493}, {'x': 265, 'y': 494}, {'x': 265, 'y': 495}, {'x': 266, 'y': 495}, {'x': 266, 'y': 496}, {'x': 266, 'y': 497}, {'x': 266, 'y': 498}, {'x': 266, 'y': 499}, {'x': 266, 'y': 500}, {'x': 266, 'y': 501}, {'x': 267, 'y': 502}, {'x': 267, 'y': 503}, {'x': 267, 'y': 504}, {'x': 268, 'y': 505}, {'x': 268, 'y': 506}, {'x': 268, 'y': 507}, {'x': 268, 'y': 508}, {'x': 268, 'y': 509}, {'x': 268, 'y': 510}, {'x': 268, 'y': 511}, {'x': 269, 'y': 512}, {'x': 270, 'y': 513}, {'x': 270, 'y': 514}, {'x': 269, 'y': 515}, {'x': 269, 'y': 516}, {'x': 270, 'y': 517}, {'x': 270, 'y': 518}, {'x': 270, 'y': 519}, {'x': 270, 'y': 520}, {'x': 270, 'y': 521}, {'x': 271, 'y': 522}, {'x': 271, 'y': 523}, {'x': 271, 'y': 524}, {'x': 271, 'y': 525}, {'x': 272, 'y': 526}, {'x': 272, 'y': 527}, {'x': 272, 'y': 528}, {'x': 272, 'y': 529}, {'x': 272, 'y': 530}, {'x': 273, 'y': 531}, {'x': 273, 'y': 532}, {'x': 273, 'y': 533}, {'x': 273, 'y': 534}, {'x': 273, 'y': 535}, {'x': 273, 'y': 536}, {'x': 273, 'y': 537}, {'x': 274, 'y': 538}, {'x': 274, 'y': 539}, {'x': 274, 'y': 540}, {'x': 274, 'y': 541}, {'x': 274, 'y': 542}, {'x': 275, 'y': 543}, {'x': 275, 'y': 544}, {'x': 275, 'y': 545}, {'x': 275, 'y': 546}, {'x': 275, 'y': 547}, {'x': 275, 'y': 548}, {'x': 275, 'y': 549}, {'x': 275, 'y': 550}, {'x': 276, 'y': 551}, {'x': 276, 'y': 552}, {'x': 276, 'y': 553}, {'x': 276, 'y': 554}, {'x': 276, 'y': 555}, {'x': 276, 'y': 556}, {'x': 276, 'y': 557}, {'x': 276, 'y': 558}, {'x': 276, 'y': 559}, {'x': 276, 'y': 560}, {'x': 276, 'y': 561}, {'x': 276, 'y': 562}, {'x': 276, 'y': 563}, {'x': 277, 'y': 564}, {'x': 277, 'y': 565}, {'x': 277, 'y': 566}, {'x': 277, 'y': 567}, {'x': 277, 'y': 568}, {'x': 276, 'y': 569}, {'x': 275, 'y': 569}, {'x': 274, 'y': 569}, {'x': 273, 'y': 569}, {'x': 272, 'y': 569}, {'x': 271, 'y': 569}, {'x': 270, 'y': 569}, {'x': 269, 'y': 569}, {'x': 268, 'y': 569}, {'x': 267, 'y': 569}, {'x': 266, 'y': 569}, {'x': 265, 'y': 569}, {'x': 264, 'y': 569}, {'x': 263, 'y': 569}, {'x': 262, 'y': 569}, {'x': 261, 'y': 569}, {'x': 260, 'y': 569}, {'x': 259, 'y': 569}, {'x': 258, 'y': 569}, {'x': 257, 'y': 569}, {'x': 256, 'y': 569}, {'x': 255, 'y': 569}, {'x': 254, 'y': 569}, {'x': 253, 'y': 569}, {'x': 252, 'y': 569}, {'x': 251, 'y': 569}, {'x': 250, 'y': 569}, {'x': 249, 'y': 569}, {'x': 248, 'y': 569}, {'x': 247, 'y': 569}, {'x': 246, 'y': 569}, {'x': 245, 'y': 569}, {'x': 244, 'y': 569}, {'x': 243, 'y': 569}, {'x': 242, 'y': 569}, {'x': 241, 'y': 569}, {'x': 240, 'y': 569}, {'x': 239, 'y': 569}, {'x': 238, 'y': 569}, {'x': 237, 'y': 569}, {'x': 236, 'y': 569}, {'x': 235, 'y': 569}, {'x': 234, 'y': 569}, {'x': 233, 'y': 569}, {'x': 232, 'y': 569}, {'x': 231, 'y': 569}, {'x': 230, 'y': 569}, {'x': 229, 'y': 569}, {'x': 228, 'y': 569}, {'x': 227, 'y': 569}, {'x': 226, 'y': 569}, {'x': 225, 'y': 569}, {'x': 224, 'y': 569}, {'x': 223, 'y': 569}, {'x': 222, 'y': 569}, {'x': 221, 'y': 569}, {'x': 220, 'y': 569}, {'x': 219, 'y': 569}, {'x': 218, 'y': 569}, {'x': 217, 'y': 569}, {'x': 216, 'y': 569}, {'x': 215, 'y': 569}, {'x': 214, 'y': 569}, {'x': 213, 'y': 569}, {'x': 212, 'y': 569}, {'x': 211, 'y': 569}, {'x': 210, 'y': 569}, {'x': 209, 'y': 569}, {'x': 208, 'y': 569}, {'x': 207, 'y': 569}, {'x': 206, 'y': 569}, {'x': 205, 'y': 569}, {'x': 204, 'y': 569}, {'x': 203, 'y': 569}, {'x': 202, 'y': 569}, {'x': 201, 'y': 569}, {'x': 200, 'y': 569}, {'x': 199, 'y': 569}, {'x': 198, 'y': 569}, {'x': 197, 'y': 569}, {'x': 196, 'y': 569}, {'x': 195, 'y': 569}, {'x': 194, 'y': 569}, {'x': 193, 'y': 569}, {'x': 192, 'y': 569}, {'x': 191, 'y': 569}, {'x': 190, 'y': 569}, {'x': 189, 'y': 569}, {'x': 188, 'y': 569}, {'x': 187, 'y': 569}, {'x': 186, 'y': 569}, {'x': 185, 'y': 569}, {'x': 184, 'y': 569}, {'x': 183, 'y': 569}, {'x': 182, 'y': 569}, {'x': 181, 'y': 569}, {'x': 180, 'y': 569}, {'x': 179, 'y': 569}, {'x': 178, 'y': 569}, {'x': 177, 'y': 569}, {'x': 176, 'y': 569}, {'x': 175, 'y': 569}, {'x': 174, 'y': 569}, {'x': 173, 'y': 569}, {'x': 172, 'y': 569}, {'x': 171, 'y': 569}, {'x': 170, 'y': 569}, {'x': 169, 'y': 569}, {'x': 168, 'y': 569}, {'x': 167, 'y': 569}, {'x': 166, 'y': 569}, {'x': 165, 'y': 569}, {'x': 164, 'y': 569}, {'x': 163, 'y': 569}, {'x': 162, 'y': 569}, {'x': 161, 'y': 569}, {'x': 160, 'y': 569}, {'x': 159, 'y': 569}, {'x': 158, 'y': 569}, {'x': 157, 'y': 569}, {'x': 156, 'y': 569}, {'x': 155, 'y': 569}, {'x': 154, 'y': 569}, {'x': 153, 'y': 569}, {'x': 152, 'y': 569}, {'x': 151, 'y': 569}, {'x': 150, 'y': 569}, {'x': 149, 'y': 569}, {'x': 148, 'y': 569}, {'x': 147, 'y': 569}, {'x': 146, 'y': 569}, {'x': 145, 'y': 569}, {'x': 144, 'y': 569}, {'x': 143, 'y': 569}, {'x': 142, 'y': 569}, {'x': 141, 'y': 569}, {'x': 140, 'y': 569}, {'x': 139, 'y': 569}, {'x': 138, 'y': 569}, {'x': 137, 'y': 569}, {'x': 136, 'y': 569}, {'x': 135, 'y': 569}, {'x': 134, 'y': 569}, {'x': 133, 'y': 569}, {'x': 132, 'y': 569}, {'x': 131, 'y': 569}, {'x': 130, 'y': 569}, {'x': 129, 'y': 569}, {'x': 128, 'y': 569}, {'x': 127, 'y': 569}, {'x': 126, 'y': 569}, {'x': 125, 'y': 569}, {'x': 124, 'y': 569}, {'x': 123, 'y': 569}, {'x': 122, 'y': 569}, {'x': 121, 'y': 569}, {'x': 120, 'y': 569}, {'x': 119, 'y': 569}, {'x': 118, 'y': 569}, {'x': 117, 'y': 569}, {'x': 116, 'y': 569}, {'x': 115, 'y': 569}, {'x': 114, 'y': 569}, {'x': 113, 'y': 569}, {'x': 112, 'y': 569}, {'x': 111, 'y': 569}, {'x': 110, 'y': 569}, {'x': 109, 'y': 569}, {'x': 108, 'y': 569}, {'x': 107, 'y': 569}, {'x': 106, 'y': 569}, {'x': 105, 'y': 569}, {'x': 104, 'y': 569}, {'x': 103, 'y': 569}, {'x': 102, 'y': 569}, {'x': 101, 'y': 569}, {'x': 100, 'y': 569}, {'x': 99, 'y': 569}, {'x': 98, 'y': 569}, {'x': 97, 'y': 569}, {'x': 96, 'y': 569}, {'x': 95, 'y': 569}, {'x': 94, 'y': 569}, {'x': 93, 'y': 569}, {'x': 92, 'y': 569}, {'x': 91, 'y': 569}, {'x': 90, 'y': 569}, {'x': 89, 'y': 569}, {'x': 88, 'y': 569}, {'x': 87, 'y': 569}, {'x': 86, 'y': 569}, {'x': 85, 'y': 569}, {'x': 84, 'y': 569}, {'x': 83, 'y': 569}, {'x': 82, 'y': 569}, {'x': 81, 'y': 569}, {'x': 80, 'y': 569}, {'x': 79, 'y': 569}, {'x': 78, 'y': 569}, {'x': 77, 'y': 569}, {'x': 76, 'y': 569}, {'x': 75, 'y': 569}, {'x': 74, 'y': 569}, {'x': 73, 'y': 569}, {'x': 72, 'y': 569}, {'x': 71, 'y': 569}, {'x': 70, 'y': 569}, {'x': 69, 'y': 569}, {'x': 68, 'y': 569}, {'x': 67, 'y': 569}, {'x': 66, 'y': 569}, {'x': 65, 'y': 569}, {'x': 64, 'y': 569}, {'x': 63, 'y': 569}, {'x': 62, 'y': 569}, {'x': 61, 'y': 569}, {'x': 60, 'y': 569}, {'x': 59, 'y': 569}, {'x': 58, 'y': 569}, {'x': 57, 'y': 569}, {'x': 56, 'y': 569}, {'x': 55, 'y': 569}, {'x': 54, 'y': 569}, {'x': 53, 'y': 569}, {'x': 52, 'y': 569}, {'x': 51, 'y': 569}, {'x': 50, 'y': 569}, {'x': 49, 'y': 569}, {'x': 48, 'y': 569}, {'x': 47, 'y': 569}, {'x': 46, 'y': 569}, {'x': 45, 'y': 569}, {'x': 44, 'y': 569}, {'x': 43, 'y': 569}, {'x': 42, 'y': 569}, {'x': 41, 'y': 569}, {'x': 40, 'y': 569}, {'x': 39, 'y': 569}, {'x': 38, 'y': 569}, {'x': 37, 'y': 569}, {'x': 36, 'y': 569}, {'x': 35, 'y': 569}, {'x': 34, 'y': 569}, {'x': 33, 'y': 569}, {'x': 32, 'y': 569}, {'x': 31, 'y': 569}, {'x': 30, 'y': 569}, {'x': 29, 'y': 569}, {'x': 28, 'y': 569}, {'x': 27, 'y': 569}, {'x': 26, 'y': 569}, {'x': 25, 'y': 569}, {'x': 24, 'y': 569}, {'x': 23, 'y': 569}, {'x': 22, 'y': 569}, {'x': 21, 'y': 569}, {'x': 20, 'y': 569}, {'x': 19, 'y': 569}, {'x': 18, 'y': 569}, {'x': 17, 'y': 569}, {'x': 16, 'y': 569}, {'x': 15, 'y': 569}, {'x': 14, 'y': 569}, {'x': 13, 'y': 569}, {'x': 12, 'y': 569}, {'x': 11, 'y': 569}, {'x': 10, 'y': 569}, {'x': 9, 'y': 569}, {'x': 8, 'y': 569}, {'x': 7, 'y': 569},
{'x': 7, 'y': 568}, {'x': 7, 'y': 567}, {'x': 7, 'y': 566}, {'x': 7, 'y': 565}, {'x': 7, 'y': 564}, {'x': 7, 'y': 563}, {'x': 7, 'y': 562}, {'x': 7, 'y': 561}, {'x': 7, 'y': 560}, {'x': 7, 'y': 559}, {'x': 7, 'y': 558}, {'x': 7, 'y': 557}, {'x': 7, 'y': 556}, {'x': 7, 'y': 555}, {'x': 7, 'y': 554}, {'x': 7, 'y': 553}, {'x': 8, 'y': 553}, {'x': 8, 'y': 552}, {'x': 8, 'y': 551}, {'x': 8, 'y': 550}, {'x': 8, 'y': 549}, {'x': 8, 'y': 548}, {'x': 8, 'y': 547}, {'x': 8, 'y': 546}, {'x': 8, 'y': 545}, {'x': 9, 'y': 545}, {'x': 9, 'y': 544}, {'x': 9, 'y': 543}, {'x': 9, 'y': 542}, {'x': 9, 'y': 541}, {'x': 9, 'y': 540}, {'x': 9, 'y': 539}, {'x': 9, 'y': 538}, {'x': 9, 'y': 537}, {'x': 10, 'y': 537}, {'x': 10, 'y': 536}, {'x': 10, 'y': 535}, {'x': 10, 'y': 534}, {'x': 10, 'y': 533}, {'x': 10, 'y': 532}, {'x': 10, 'y': 531}, {'x': 10, 'y': 530}, {'x': 10, 'y': 529}, {'x': 11, 'y': 529}, {'x': 11, 'y': 528}, {'x': 11, 'y': 527}, {'x': 11, 'y': 526}, {'x': 11, 'y': 525}, {'x': 11, 'y': 524}, {'x': 11, 'y': 523}, {'x': 11, 'y': 522}, {'x': 12, 'y': 521}, {'x': 12, 'y': 520}, {'x': 12, 'y': 519}, {'x': 12, 'y': 518}, {'x': 12, 'y': 517}, {'x': 12, 'y': 516}, {'x': 12, 'y': 515}, {'x': 12, 'y': 514}, {'x': 12, 'y': 513}, {'x': 12, 'y': 512}, {'x': 12, 'y': 511}, {'x': 12, 'y': 510}, {'x': 12, 'y': 509}, {'x': 12, 'y': 508}, {'x': 12, 'y': 507}, {'x': 12, 'y': 506}, {'x': 13, 'y': 506}, {'x': 13, 'y': 505}, {'x': 13, 'y': 504}, {'x': 13, 'y': 503}, {'x': 13, 'y': 502}, {'x': 13, 'y': 501}, {'x': 13, 'y': 500}, {'x': 13, 'y': 499}, {'x': 13, 'y': 498}, {'x': 13, 'y': 497}, {'x': 13, 'y': 496}, {'x': 13, 'y': 495}, {'x': 13, 'y': 494}, {'x': 13, 'y': 493}, {'x': 14, 'y': 493}, {'x': 14, 'y': 492}, {'x': 14, 'y': 491}, {'x': 14, 'y': 490}, {'x': 14, 'y': 489}, {'x': 14, 'y': 488}, {'x': 14, 'y': 487}, {'x': 14, 'y': 486}, {'x': 14, 'y': 485}, {'x': 14, 'y': 484}, {'x': 14, 'y': 483}, {'x': 13, 'y': 483}, {'x': 13, 'y': 482}, {'x': 13, 'y': 481}, {'x': 13, 'y': 480}, {'x': 13, 'y': 479}, {'x': 13, 'y': 478}, {'x': 13, 'y': 477}, {'x': 13, 'y': 476}, {'x': 13, 'y': 475}, {'x': 13, 'y': 474}, {'x': 13, 'y': 473}, {'x': 13, 'y': 472}, {'x': 13, 'y': 471}, {'x': 13, 'y': 470}, {'x': 13, 'y': 469}, {'x': 13, 'y': 468}, {'x': 13, 'y': 467}, {'x': 13, 'y': 466}, {'x': 13, 'y': 465}, {'x': 13, 'y': 464}, {'x': 14, 'y': 464}, {'x': 14, 'y': 463}, {'x': 14, 'y': 462}, {'x': 14, 'y': 461}, {'x': 14, 'y': 460}, {'x': 14, 'y': 459}, {'x': 14, 'y': 458}, {'x': 14, 'y': 457}, {'x': 14, 'y': 456}, {'x': 14, 'y': 455}, {'x': 15, 'y': 455}, {'x': 15, 'y': 454}, {'x': 15, 'y': 453}, {'x': 15, 'y': 452}, {'x': 15, 'y': 451}, {'x': 15, 'y': 450}, {'x': 15, 'y': 449}, {'x': 15, 'y': 448}, {'x': 16, 'y': 448}, {'x': 16, 'y': 447}, {'x': 16, 'y': 446}, {'x': 16, 'y': 445}, {'x': 16, 'y': 444}, {'x': 16, 'y': 443}, {'x': 16, 'y': 442}, {'x': 16, 'y': 441}, {'x': 16, 'y': 440}, {'x': 17, 'y': 439}, {'x': 17, 'y': 438}, {'x': 17, 'y': 437}, {'x': 18, 'y': 437}, {'x': 18, 'y': 436}, {'x': 18, 'y': 435}, {'x': 18, 'y': 434}, {'x': 18, 'y': 433}, {'x': 18, 'y': 432}, {'x': 18, 'y': 431}, {'x': 18, 'y': 430}, {'x': 18, 'y': 429}, {'x': 18, 'y': 428}, {'x': 18, 'y': 427}, {'x': 19, 'y': 427}, {'x': 19, 'y': 426}, {'x': 19, 'y': 425}, {'x': 19, 'y': 424}, {'x': 20, 'y': 424}, {'x': 20, 'y': 423}, {'x': 20, 'y': 422}, {'x': 20, 'y': 421}, {'x': 20, 'y': 420}, {'x': 20, 'y': 419}, {'x': 20, 'y': 418}, {'x': 21, 'y': 418}, {'x': 21, 'y': 417}, {'x': 21, 'y': 416}, {'x': 21, 'y': 415}, {'x': 21, 'y': 414}, {'x': 22, 'y': 414}, {'x': 22, 'y': 413}, {'x': 22, 'y': 412}, {'x': 22, 'y': 411}, {'x': 23, 'y': 411}, {'x': 23, 'y': 410}, {'x': 23, 'y': 409}, {'x': 23, 'y': 408}, {'x': 23, 'y': 407}, {'x': 24, 'y': 407}, {'x': 24, 'y': 406}, {'x': 24, 'y': 405}, {'x': 24, 'y': 404}, {'x': 25, 'y': 404}, {'x': 26, 'y': 404}, {'x': 25, 'y': 403}, {'x': 25, 'y': 402}, {'x': 26, 'y': 402}, {'x': 26, 'y': 401}, {'x': 26, 'y': 400}, {'x': 26, 'y': 399}, {'x': 26, 'y': 398}, {'x': 27, 'y': 398}, {'x': 27, 'y': 397}, {'x': 27, 'y': 396}, {'x': 28, 'y': 396}, {'x': 28, 'y': 395}, {'x': 28, 'y': 394}, {'x': 29, 'y': 394}, {'x': 29, 'y': 393}, {'x': 29, 'y': 392}, {'x': 29, 'y': 391}, {'x': 30, 'y': 391}, {'x': 30, 'y': 390}, {'x': 30, 'y': 389}, {'x': 30, 'y': 388}, {'x': 31, 'y': 388}, {'x': 31, 'y': 387}, {'x': 32, 'y': 387}, {'x': 32, 'y': 386}, {'x': 32, 'y': 385}, {'x': 32, 'y': 384}, {'x': 33, 'y': 384}, {'x': 33, 'y': 383}, {'x': 33, 'y': 382}, {'x': 34, 'y': 382}, {'x': 34, 'y': 381}, {'x': 34, 'y': 380}, {'x': 34, 'y': 379}, {'x': 34, 'y': 378}, {'x': 35, 'y': 378}, {'x': 35, 'y': 377}, {'x': 35, 'y': 376}, {'x': 35, 'y': 375}, {'x': 36, 'y': 375}, {'x': 36, 'y': 374}, {'x': 36, 'y': 373}, {'x': 36, 'y': 372}, {'x': 37, 'y': 372}, {'x': 37, 'y': 371}, {'x': 37, 'y': 370}, {'x': 38, 'y': 370}, {'x': 38, 'y': 369}, {'x': 38, 'y': 368}, {'x': 38, 'y': 367}, {'x': 38, 'y': 366}, {'x': 39, 'y': 366}, {'x': 39, 'y': 365}, {'x': 39, 'y': 364}, {'x': 39, 'y': 363}, {'x': 40, 'y': 363}, {'x': 40, 'y': 362}, {'x': 40, 'y': 361}, {'x': 40, 'y': 360}, {'x': 41, 'y': 360}, {'x': 41, 'y': 359}, {'x': 42, 'y': 359}, {'x': 42, 'y': 358}, {'x': 42, 'y': 357}, {'x': 42, 'y': 356}, {'x': 43, 'y': 356}, {'x': 43, 'y': 355}, {'x': 43, 'y': 354}, {'x': 44, 'y': 354}, {'x': 44, 'y': 353}, {'x': 44, 'y': 352}, {'x': 44, 'y': 351}, {'x': 45, 'y': 351}, {'x': 45, 'y': 350}, {'x': 45, 'y': 349}, {'x': 46, 'y': 349}, {'x': 46, 'y': 348}, {'x': 47, 'y': 348}, {'x': 47, 'y': 347}, {'x': 48, 'y': 347}, {'x': 48, 'y': 346}, {'x': 48, 'y': 345}, {'x': 49, 'y': 345}, {'x': 49, 'y': 344}, {'x': 49, 'y': 343}, {'x': 50, 'y': 343}, {'x': 50, 'y': 342}, {'x': 51, 'y': 342}, {'x': 51, 'y': 341}, {'x': 51, 'y': 340}, {'x': 52, 'y': 340}, {'x': 52, 'y': 339}, {'x': 53, 'y': 339}, {'x': 53, 'y': 338}, {'x': 53, 'y': 337}, {'x': 54, 'y': 337}, {'x': 54, 'y': 336}, {'x': 55, 'y': 336}, {'x': 55, 'y': 335}, {'x': 56, 'y': 335}, {'x': 56, 'y': 334}, {'x': 57, 'y': 334}, {'x': 57, 'y': 333}, {'x': 57, 'y': 332}, {'x': 58, 'y': 332}, {'x': 58, 'y': 331}, {'x': 59, 'y': 330}, {'x': 59, 'y': 329}, {'x': 60, 'y': 329}, {'x': 60, 'y': 328}, {'x': 61, 'y': 328}, {'x': 61, 'y': 327}, {'x': 62, 'y': 327}, {'x': 62, 'y': 326}, {'x': 62, 'y': 325}, {'x': 63, 'y': 325}, {'x': 63, 'y': 324}, {'x': 64, 'y': 324}, {'x': 64, 'y': 323}, {'x': 64, 'y': 322}, {'x': 64, 'y': 321}, {'x': 65, 'y': 321}, {'x': 65, 'y': 320}, {'x': 65, 'y': 319}, {'x': 66, 'y': 319}, {'x': 66, 'y': 318}, {'x': 66, 'y': 317}, {'x': 67, 'y': 317}, {'x': 67, 'y': 316}, {'x': 68, 'y': 316}, {'x': 68, 'y': 315}, {'x': 69, 'y': 315}, {'x': 69, 'y': 314}, {'x': 70, 'y': 314}, {'x': 70, 'y': 313}, {'x': 71, 'y': 313}, {'x': 71, 'y': 312}, {'x': 71, 'y': 311}, {'x': 72, 'y': 311}, {'x': 72, 'y': 310}, {'x': 73, 'y': 310}, {'x': 73, 'y': 309}, {'x': 74, 'y': 309}, {'x': 74, 'y': 308}, {'x': 74, 'y': 307}, {'x': 75, 'y': 307}, {'x': 75, 'y': 306}, {'x': 76, 'y': 306}, {'x': 76, 'y': 305}, {'x': 77, 'y': 305}, {'x': 77, 'y': 304}, {'x': 78, 'y': 304}, {'x': 78, 'y': 303}, {'x': 79, 'y': 303}, {'x': 79, 'y': 302}, {'x': 79, 'y': 301}, {'x': 80, 'y': 301}, {'x': 80, 'y': 300}, {'x': 80, 'y': 299}, {'x': 80, 'y': 298}, {'x': 81, 'y': 298}, {'x': 81, 'y': 297}, {'x': 81, 'y': 296}, {'x': 82, 'y': 296}, {'x': 82, 'y': 295}, {'x': 82, 'y': 294}, {'x': 82, 'y': 293}, {'x': 83, 'y': 293}, {'x': 83, 'y': 292}, {'x': 83, 'y': 291}, {'x': 83, 'y': 290}, {'x': 84, 'y': 290}, {'x': 84, 'y': 289}, {'x': 84, 'y': 288}, {'x': 84, 'y': 287}, {'x': 85, 'y': 287}, {'x': 85, 'y': 286}, {'x': 85, 'y': 285}, {'x': 85, 'y': 284}, {'x': 86, 'y': 284}, {'x': 86, 'y': 283}, {'x': 86, 'y': 282}, {'x': 87, 'y': 282}, {'x': 87, 'y': 281}, {'x': 87, 'y': 280}, {'x': 87, 'y': 279}, {'x': 87, 'y': 278}, {'x': 88, 'y': 278}, {'x': 88, 'y': 277}, {'x': 88, 'y': 276}, {'x': 88, 'y': 275}, {'x': 88, 'y': 274}, {'x': 88, 'y': 273}, {'x': 88, 'y': 272}, {'x': 88, 'y': 271}, {'x': 88, 'y': 270}, {'x': 88, 'y': 269}, {'x': 88, 'y': 268}, {'x': 88, 'y': 267}, {'x': 88, 'y': 266}, {'x': 88, 'y': 265}, {'x': 88, 'y': 264}, {'x': 88, 'y': 263}, {'x': 88, 'y': 262}, {'x': 88, 'y': 261}, {'x': 87, 'y': 261}, {'x': 87, 'y': 260}, {'x': 87, 'y': 259}, {'x': 87, 'y': 258}, {'x': 87, 'y': 257}, {'x': 87, 'y': 256}, {'x': 87, 'y': 255}, {'x': 86, 'y': 255}, {'x': 86, 'y': 254}, {'x': 86, 'y': 253}, {'x': 86, 'y': 252}, {'x': 86, 'y': 251}, {'x': 86, 'y': 250}, {'x': 86, 'y': 249}, {'x': 85, 'y': 249}, {'x': 85, 'y': 248}, {'x': 85, 'y': 247}, {'x': 85, 'y': 246}, {'x': 85, 'y': 245}, {'x': 85, 'y': 244}, {'x': 85, 'y': 243}, {'x': 86, 'y': 243}, {'x': 86, 'y': 242}, {'x': 86, 'y': 241}, {'x': 87, 'y': 241}, {'x': 87, 'y': 240}, {'x': 87, 'y': 239}, {'x': 88, 'y': 239}, {'x': 88, 'y': 238}, {'x': 88, 'y': 237}, {'x': 89, 'y': 237}, {'x': 89, 'y': 236}, {'x': 89, 'y': 235}, {'x': 89, 'y': 234}, {'x': 90, 'y': 234}, {'x': 90, 'y': 233}, {'x': 90, 'y': 232}, {'x': 90, 'y': 231}, {'x': 90, 'y': 230}, {'x': 91, 'y': 229}, {'x': 91, 'y': 228}, {'x': 92, 'y': 228}, {'x': 92, 'y': 227}, {'x': 93, 'y': 227}, {'x': 93, 'y': 226}, {'x': 93, 'y': 225}, {'x': 94, 'y': 224}, {'x': 94, 'y': 223}, {'x': 94, 'y': 222}, {'x': 94, 'y': 221}, {'x': 94, 'y': 220}, {'x': 94, 'y': 219}, {'x': 94, 'y': 218}, {'x': 94, 'y': 217}, {'x': 94, 'y': 216}, {'x': 93, 'y': 215}, {'x': 93, 'y': 214}, {'x': 93, 'y': 213}, {'x': 93, 'y': 212}, {'x': 93, 'y': 211}, {'x': 93, 'y': 210}, {'x': 93, 'y': 209}, {'x': 93, 'y': 208}, {'x': 93, 'y': 207}, {'x': 93, 'y': 206}, {'x': 93, 'y': 205}, {'x': 93, 'y': 204}, {'x': 93, 'y': 203}, {'x': 94, 'y': 203}, {'x': 94, 'y': 202}, {'x': 94, 'y': 201}, {'x': 94, 'y': 200}, {'x': 94, 'y': 199}, {'x': 94, 'y': 198}, {'x': 94, 'y': 197}, {'x': 94, 'y': 196}, {'x': 94, 'y': 197}, {'x': 94, 'y': 198}, {'x': 94, 'y': 199}, {'x': 94, 'y': 200}, {'x': 94, 'y': 201}, {'x': 94, 'y': 202}, {'x': 93, 'y': 203}, {'x': 93, 'y': 204}, {'x': 93, 'y': 205}, {'x': 93, 'y': 206}, {'x': 93, 'y': 207}, {'x': 93, 'y': 208}, {'x': 93, 'y': 209}, {'x': 93, 'y': 210}, {'x': 93, 'y': 211}, {'x': 93, 'y': 212}, {'x': 93, 'y': 213}, {'x': 93, 'y': 214}, {'x': 93, 'y': 215}, {'x': 94, 'y': 216}, {'x': 94, 'y': 217}, {'x': 94, 'y': 218}, {'x': 94, 'y': 219}, {'x': 94, 'y': 220}, {'x': 94, 'y': 221}, {'x': 94, 'y': 222}, {'x': 94, 'y': 223}, {'x': 94, 'y': 224}, {'x': 93, 'y': 225}, {'x': 93, 'y': 226}, {'x': 92, 'y': 227}, {'x': 91, 'y': 228}, {'x': 91, 'y': 229}, {'x': 90, 'y': 230}, {'x': 90, 'y': 231}, {'x': 90, 'y': 232}, {'x': 90, 'y': 233}, {'x': 89, 'y': 234}, {'x': 89, 'y': 235}, {'x': 89, 'y': 236}, {'x': 88, 'y': 237}, {'x': 88, 'y': 238}, {'x': 87, 'y': 239}, {'x': 87, 'y': 240}, {'x': 86, 'y': 241}, {'x': 86, 'y': 242}, {'x': 85, 'y': 243}, {'x': 85, 'y': 244}, {'x': 85, 'y': 245}, {'x': 85, 'y': 246}, {'x': 84, 'y': 247}, {'x': 84, 'y': 248}, {'x': 83, 'y': 248}, {'x': 83, 'y': 249}, {'x': 82, 'y': 249}, {'x': 82, 'y': 250}, {'x': 81, 'y': 250}, {'x': 81, 'y': 251}, {'x': 80, 'y': 251}, {'x': 80, 'y': 252}, {'x': 79, 'y': 252}, {'x': 79, 'y': 253}, {'x': 78, 'y': 253}, {'x': 78, 'y': 254}, {'x': 78, 'y': 255}, {'x': 77, 'y': 255}, {'x': 77, 'y': 256}, {'x': 77, 'y': 257}, {'x': 77, 'y': 258}, {'x': 76, 'y': 258}, {'x': 76, 'y': 259}, {'x': 76, 'y': 260}, {'x': 75, 'y': 260}, {'x': 75, 'y': 261}, {'x': 75, 'y': 262}, {'x': 74, 'y': 262}, {'x': 74, 'y': 263}, {'x': 73, 'y': 263}, {'x': 72, 'y': 263}, {'x': 72, 'y': 264}, {'x': 72, 'y': 265}, {'x': 72, 'y': 266}, {'x': 71, 'y': 266}, {'x': 71, 'y': 267}, {'x': 70, 'y': 267}, {'x': 70, 'y': 268}, {'x': 70, 'y': 269}, {'x': 69, 'y': 269}, {'x': 69, 'y': 270}, {'x': 68, 'y': 270}, {'x': 67, 'y': 271}, {'x': 66, 'y': 271}, {'x': 66, 'y': 272}, {'x': 65, 'y': 272}, {'x': 64, 'y': 272}, {'x': 64, 'y': 273}, {'x': 63, 'y': 273}, {'x': 62, 'y': 273}, {'x': 62, 'y': 274}, {'x': 61, 'y': 274}, {'x': 60, 'y': 274}, {'x': 59, 'y': 274}, {'x': 58, 'y': 274}, {'x': 57, 'y': 274}, {'x': 56, 'y': 274}, {'x': 55, 'y': 274}, {'x': 54, 'y': 274}, {'x': 53, 'y': 274}, {'x': 52, 'y': 274}, {'x': 51, 'y': 274}, {'x': 51, 'y': 275}, {'x': 50, 'y': 275}, {'x': 49, 'y': 275}, {'x': 48, 'y': 276}, {'x': 47, 'y': 276}, {'x': 46, 'y': 276}, {'x': 46, 'y': 277}, {'x': 45, 'y': 277}, {'x': 44, 'y': 277}, {'x': 44, 'y': 278}, {'x': 43, 'y': 278}, {'x': 42, 'y': 278}, {'x': 42, 'y': 279}, {'x': 41, 'y': 279}, {'x': 40, 'y': 279}, {'x': 39, 'y': 279}, {'x': 39, 'y': 280}, {'x': 38, 'y': 280}, {'x': 37, 'y': 280}, {'x': 36, 'y': 280}, {'x': 35, 'y': 280}, {'x': 34, 'y': 280}, {'x': 33, 'y': 280}, {'x': 32, 'y': 280}, {'x': 31, 'y': 280}, {'x': 30, 'y': 280}, {'x': 29, 'y': 280}, {'x': 28, 'y': 280}, {'x': 27, 'y': 280}, {'x': 27, 'y': 279}, {'x': 26, 'y': 279}, {'x': 25, 'y': 279}, {'x': 24, 'y': 279}, {'x': 23, 'y': 279}, {'x': 23, 'y': 278}, {'x': 22, 'y': 278}, {'x': 22, 'y': 277}, {'x': 21, 'y': 277}, {'x': 20, 'y': 277}, {'x': 20, 'y': 276}, {'x': 19, 'y': 276}, {'x': 19, 'y': 275}, {'x': 18, 'y': 275}, {'x': 18, 'y': 274}, {'x': 17, 'y': 274}, {'x': 17, 'y': 273}, {'x': 17, 'y': 272}, {'x': 16, 'y': 272}, {'x': 16, 'y': 271}, {'x': 15, 'y': 271}, {'x': 15, 'y': 270}, {'x': 15, 'y': 269}, {'x': 14, 'y': 269}, {'x': 14, 'y': 268}, {'x': 14, 'y': 267}, {'x': 14, 'y': 266}, {'x': 13, 'y': 266}, {'x': 13, 'y': 265}, {'x': 13, 'y': 264}, {'x': 13, 'y': 263}, {'x': 13, 'y': 262}, {'x': 13, 'y': 261}, {'x': 13, 'y': 260}, {'x': 13, 'y': 259}, {'x': 13, 'y': 258}, {'x': 13, 'y': 257}, {'x': 13, 'y': 256}, {'x': 13, 'y': 255}, {'x': 13, 'y': 254}, {'x': 13, 'y': 253}, {'x': 13, 'y': 252}, {'x': 13, 'y': 251}, {'x': 13, 'y': 250}, {'x': 13, 'y': 249}, {'x': 13, 'y': 248}, {'x': 13, 'y': 247}, {'x': 13, 'y': 246}, {'x': 12, 'y': 246}, {'x': 12, 'y': 245}, {'x': 12, 'y': 244}, {'x': 12, 'y': 243}, {'x': 12, 'y': 242}, {'x': 12, 'y': 241}, {'x': 12, 'y': 240}, {'x': 12, 'y': 239}, {'x': 12, 'y': 238}, {'x': 12, 'y': 237}, {'x': 12, 'y': 236}, {'x': 12, 'y': 235}, {'x': 12, 'y': 234}, {'x': 12, 'y': 233}, {'x': 12, 'y': 232}, {'x': 12, 'y': 231}, {'x': 13, 'y': 231}, {'x': 13, 'y': 230}, {'x': 13, 'y': 229}, {'x': 14, 'y': 229}, {'x': 14, 'y': 228}, {'x': 15, 'y': 228}, {'x': 15, 'y': 227}, {'x': 15, 'y': 226}, {'x': 15, 'y': 225}, {'x': 16, 'y': 225}, {'x': 16, 'y': 224}, {'x': 16, 'y': 223}, {'x': 17, 'y': 223}, {'x': 17, 'y': 222}, {'x': 17, 'y': 221}, {'x': 18, 'y': 221}, {'x': 18, 'y': 220}, {'x': 18, 'y': 219}, {'x': 19, 'y': 219}, {'x': 19, 'y': 218}, {'x': 19, 'y': 217}, {'x': 19, 'y': 216}, {'x': 20, 'y': 216}, {'x': 20, 'y': 215}, {'x': 20, 'y': 214}, {'x': 20, 'y': 213}, {'x': 20, 'y': 212}, {'x': 21, 'y': 212}, {'x': 21, 'y': 211}, {'x': 21, 'y': 210}, {'x': 22, 'y': 210}, {'x': 22, 'y': 209}, {'x': 22, 'y': 208}, {'x': 22, 'y': 207}, {'x': 23, 'y': 207}, {'x': 23, 'y': 206}, {'x': 24, 'y': 206}, {'x': 24, 'y': 205}, {'x': 25, 'y': 205}, {'x': 25, 'y': 204}, {'x': 26, 'y': 204}, {'x': 26, 'y': 203}, {'x': 26, 'y': 202}, {'x': 26, 'y': 201}, {'x': 27, 'y': 201}, {'x': 27, 'y': 200}, {'x': 27, 'y': 199}, {'x': 27, 'y': 198}, {'x': 27, 'y': 197}, {'x': 28, 'y': 197}, {'x': 28, 'y': 196}, {'x': 28, 'y': 195}, {'x': 29, 'y': 195}, {'x': 29, 'y': 194}, {'x': 29, 'y': 193}, {'x': 29, 'y': 192}, {'x': 30, 'y': 192}, {'x': 30, 'y': 191}, {'x': 30, 'y': 190}, {'x': 30, 'y': 189}, {'x': 31, 'y': 189}, {'x': 31, 'y': 188}, {'x': 32, 'y': 188}, {'x': 32, 'y': 187}, {'x': 33, 'y': 187}, {'x': 33, 'y': 186}, {'x': 34, 'y': 186}, {'x': 34, 'y': 185}, {'x': 35, 'y': 185}, {'x': 35, 'y': 184}, {'x': 36, 'y': 184}, {'x': 36, 'y': 183}, {'x': 37, 'y': 183}, {'x': 37, 'y': 182}, {'x': 37, 'y': 181}, {'x': 38, 'y': 181}, {'x': 38, 'y': 180}, {'x': 38, 'y': 179}, {'x': 38, 'y': 178}, {'x': 38, 'y': 177}, {'x': 38, 'y': 176}, {'x': 39, 'y': 175}, {'x': 39, 'y': 174}, {'x': 40, 'y': 174}, {'x': 40, 'y': 173}, {'x': 41, 'y': 173}, {'x': 41, 'y': 172}, {'x': 41, 'y': 171}, {'x': 42, 'y': 171}, {'x': 42, 'y': 170}, {'x': 43, 'y': 169}, {'x': 43, 'y': 168}, {'x': 44, 'y': 168}, {'x': 44, 'y': 167}, {'x': 45, 'y': 167}, {'x': 45, 'y': 166}, {'x': 46, 'y': 166}, {'x': 46, 'y': 165}, {'x': 46, 'y': 164}, {'x': 47, 'y': 164}, {'x': 47, 'y': 163}, {'x': 47, 'y': 162}, {'x': 48, 'y': 162}, {'x': 48, 'y': 161}, {'x': 48, 'y': 160}, {'x': 49, 'y': 160}, {'x': 49, 'y': 159}, {'x': 49, 'y': 158}, {'x': 49, 'y': 157}, {'x': 50, 'y': 157}, {'x': 50, 'y': 156}, {'x': 50, 'y': 155}, {'x': 51, 'y': 155}, {'x': 51, 'y': 154}, {'x': 51, 'y': 153}, {'x': 51, 'y': 152}, {'x': 51, 'y': 151}, {'x': 51, 'y': 150}, {'x': 52, 'y': 150}, {'x': 52, 'y': 149}, {'x': 52, 'y': 148}, {'x': 52, 'y': 147}, {'x': 52, 'y': 146}, {'x': 52, 'y': 145}, {'x': 52, 'y': 144}, {'x': 53, 'y': 143}, {'x': 54, 'y': 143}, {'x': 54, 'y': 142}, {'x': 54, 'y': 141}, {'x': 55, 'y': 141}, {'x': 55, 'y': 140}, {'x': 55, 'y': 139}, {'x': 56, 'y': 139}, {'x': 56, 'y': 138}, {'x': 57, 'y': 138}, {'x': 57, 'y': 137}, {'x': 57, 'y': 136}, {'x': 58, 'y': 136}, {'x': 58, 'y': 135}, {'x': 59, 'y': 135}, {'x': 59, 'y': 134}, {'x': 60, 'y': 134}, {'x': 61, 'y': 134}, {'x': 61, 'y': 135}, {'x': 61, 'y': 136}, {'x': 61, 'y': 137}, {'x': 62, 'y': 137}, {'x': 62, 'y': 138}, {'x': 63, 'y': 138}, {'x': 63, 'y': 139}, {'x': 63, 'y': 140}, {'x': 64, 'y': 140}, {'x': 64, 'y': 141}, {'x': 65, 'y': 141}, {'x': 65, 'y': 142}, {'x': 66, 'y': 142}, {'x': 66, 'y': 143}, {'x': 66, 'y': 144}, {'x': 67, 'y': 144}, {'x': 67, 'y': 145}, {'x': 68, 'y': 146},{'x': 69, 'y': 146}, {'x': 68, 'y': 147}, {'x': 69, 'y': 147}, {'x': 69, 'y': 148}, {'x': 69, 'y': 149}, {'x': 69, 'y': 150}, {'x': 70, 'y': 150}, {'x': 70, 'y': 151}, {'x': 70, 'y': 152}, {'x': 70, 'y': 153}, {'x': 71, 'y': 153}, {'x': 71, 'y': 154}, {'x': 71, 'y': 155}, {'x': 71, 'y': 156}, {'x': 71, 'y': 157}, {'x': 72, 'y': 158}, {'x': 72, 'y': 159}, {'x': 73, 'y': 159}, {'x': 73, 'y': 160}, {'x': 73, 'y': 161}, {'x': 74, 'y': 161}, {'x': 74, 'y': 162}, {'x': 75, 'y': 162}, {'x': 75, 'y': 163}, {'x': 75, 'y': 164}, {'x': 75, 'y': 165}, {'x': 76, 'y': 165}, {'x': 76, 'y': 166}, {'x': 77, 'y': 166}, {'x': 77, 'y': 167}, {'x': 78, 'y': 167}, {'x': 78, 'y': 168}, {'x': 78, 'y': 169}, {'x': 79, 'y': 169}, {'x': 79, 'y': 170}, {'x': 80, 'y': 170}, {'x': 80, 'y': 171}, {'x': 81, 'y': 171}, {'x': 82, 'y': 172}, {'x': 83, 'y': 173}, {'x': 84, 'y': 174}, {'x': 85, 'y': 175}, {'x': 85, 'y': 176}, {'x': 86, 'y': 176}, {'x': 87, 'y': 177}, {'x': 88, 'y': 177}, {'x': 89, 'y': 177}, {'x': 90, 'y': 177}, {'x': 91, 'y': 177}, {'x': 91, 'y': 178}, {'x': 92, 'y': 178}, {'x': 93, 'y': 178}, {'x': 94, 'y': 178}, {'x': 95, 'y': 178}, {'x': 96, 'y': 178}, {'x': 96, 'y': 177}, {'x': 97, 'y': 177}, {'x': 97, 'y': 176}, {'x': 98, 'y': 176}, {'x': 98, 'y': 175}, {'x': 98, 'y': 174}, {'x': 98, 'y': 173}, {'x': 98, 'y': 172}, {'x': 97, 'y': 172}, {'x': 97, 'y': 171}, {'x': 97, 'y': 170}, {'x': 97, 'y': 169}, {'x': 96, 'y': 169}, {'x': 96, 'y': 168}, {'x': 96, 'y': 167}, {'x': 95, 'y': 167}, {'x': 95, 'y': 166}, {'x': 94, 'y': 166}, {'x': 94, 'y': 165}, {'x': 94, 'y': 164}, {'x': 94, 'y': 163}, {'x': 94, 'y': 162}, {'x': 94, 'y': 161}, {'x': 93, 'y': 161}, {'x': 93, 'y': 160}, {'x': 92, 'y': 160}, {'x': 92, 'y': 159}, {'x': 91, 'y': 159}, {'x': 91, 'y': 158}, {'x': 90, 'y': 158}, {'x': 90, 'y': 157}, {'x': 89, 'y': 157}, {'x': 88, 'y': 157}, {'x': 87, 'y': 157}, {'x': 86, 'y': 157}, {'x': 85, 'y': 157}, {'x': 84, 'y': 157}, {'x': 85, 'y': 157}, {'x': 86, 'y': 157}, {'x': 87, 'y': 157}, {'x': 88, 'y': 157}, {'x': 89, 'y': 157}, {'x': 90, 'y': 157}, {'x': 90, 'y': 158}, {'x': 91, 'y': 159}, {'x': 92, 'y': 160}, {'x': 93, 'y': 161}, {'x': 94, 'y': 162}, {'x': 94, 'y': 163}, {'x': 94, 'y': 164}, {'x': 94, 'y': 165}, {'x': 94, 'y': 166}, {'x': 95, 'y': 167}, {'x': 96, 'y': 168}, {'x': 96, 'y': 169}, {'x': 97, 'y': 170}, {'x': 97, 'y': 171}, {'x': 97, 'y': 172}, {'x': 98, 'y': 173}, {'x': 98, 'y': 174}, {'x': 98, 'y': 175}, {'x': 97, 'y': 176}, {'x': 96, 'y': 177}, {'x': 96, 'y': 178}, {'x': 96, 'y': 179}, {'x': 95, 'y': 180}, {'x': 95, 'y': 181}, {'x': 94, 'y': 182}, {'x': 93, 'y': 182}, {'x': 93, 'y': 183}, {'x': 93, 'y': 184}, {'x': 93, 'y': 185}, {'x': 93, 'y': 186}, {'x': 93, 'y': 187}, {'x': 93, 'y': 188}, {'x': 93, 'y': 189}, {'x': 92, 'y': 189}, {'x': 92, 'y': 190}, {'x': 91, 'y': 190}, {'x': 91, 'y': 191}, {'x': 90, 'y': 191}, {'x': 89, 'y': 191}, {'x': 89, 'y': 192}, {'x': 89, 'y': 193}, {'x': 88, 'y': 193}, {'x': 88, 'y': 194}, {'x': 88, 'y': 195}, {'x': 87, 'y': 195}, {'x': 87, 'y': 196}, {'x': 86, 'y': 197}, {'x': 86, 'y': 198}, {'x': 85, 'y': 199}, {'x': 85, 'y': 200}, {'x': 85, 'y': 201}, {'x': 85, 'y': 202}, {'x': 84, 'y': 202}, {'x': 84, 'y': 203}, {'x': 84, 'y': 204}, {'x': 84, 'y': 205}, {'x': 84, 'y': 206}, {'x': 84, 'y': 207}, {'x': 83, 'y': 207}, {'x': 83, 'y': 208}, {'x': 84, 'y': 208}, {'x': 84, 'y': 209}, {'x': 83, 'y': 209}, {'x': 83, 'y': 210}, {'x': 83, 'y': 211}, {'x': 82, 'y': 211}, {'x': 82, 'y': 212}, {'x': 81, 'y': 212}, {'x': 81, 'y': 213}, {'x': 81, 'y': 214}, {'x': 81, 'y': 215}, {'x': 81, 'y': 216}, {'x': 81, 'y': 217}, {'x': 81, 'y': 218}, {'x': 81, 'y': 219}, {'x': 80, 'y': 219}, {'x': 80, 'y': 220}, {'x': 80, 'y': 221}, {'x': 79, 'y': 221}, {'x': 79, 'y': 222}, {'x': 80, 'y': 221}, {'x': 80, 'y': 220}, {'x': 81, 'y': 219}, {'x': 81, 'y': 218}, {'x': 81, 'y': 217}, {'x': 81, 'y': 216}, {'x': 81, 'y': 215}, {'x': 81, 'y': 214}, {'x': 81, 'y': 213}, {'x': 81, 'y': 212}, {'x': 82, 'y': 211}, {'x': 83, 'y': 210}, {'x': 84, 'y': 209}, {'x': 84, 'y': 208}, {'x': 84, 'y': 207}, {'x': 84, 'y': 206}, {'x': 84, 'y': 205}, {'x': 84, 'y': 204}, {'x': 84, 'y': 203}, {'x': 84, 'y': 202}, {'x': 85, 'y': 201}, {'x': 85, 'y': 200}, {'x': 85, 'y': 199}, {'x': 85, 'y': 198}, {'x': 86, 'y': 197}, {'x': 87, 'y': 196}, {'x': 88, 'y': 195}, {'x': 88, 'y': 194}, {'x': 89, 'y': 193}, {'x': 89, 'y': 192}, {'x': 90, 'y': 191}, {'x': 91, 'y': 190}, {'x': 92, 'y': 189}, {'x': 93, 'y': 188}, {'x': 93, 'y': 187}, {'x': 93, 'y': 186}, {'x': 93, 'y': 185}, {'x': 93, 'y': 184}, {'x': 93, 'y': 183}, {'x': 93, 'y': 182}, {'x': 94, 'y': 181}, {'x': 95, 'y': 180}, {'x': 95, 'y': 179}, {'x': 95, 'y': 178}, {'x': 94, 'y': 178}, {'x': 93, 'y': 178}, {'x': 92, 'y': 178}, {'x': 91, 'y': 178}, {'x': 90, 'y': 177}, {'x': 89, 'y': 177}, {'x': 88, 'y': 177}, {'x': 87, 'y': 177}, {'x': 86, 'y': 176}, {'x': 85, 'y': 175}, {'x': 84, 'y': 174}, {'x': 83, 'y': 173}, {'x': 82, 'y': 172}, {'x': 81, 'y': 171}, {'x': 80, 'y': 170}, {'x': 79, 'y': 169}, {'x': 78, 'y': 168}, {'x': 77, 'y': 167}, {'x': 76, 'y': 166}, {'x': 75, 'y': 165}, {'x': 75, 'y': 164}, {'x': 75, 'y': 163}, {'x': 75, 'y': 162}, {'x': 74, 'y': 161}, {'x': 73, 'y': 160}, {'x': 72, 'y': 159}, {'x': 72, 'y': 158}, {'x': 71, 'y': 157}, {'x': 71, 'y': 156}, {'x': 71, 'y': 155}, {'x': 71, 'y': 154}, {'x': 70, 'y': 153}, {'x': 70, 'y': 152}, {'x': 69, 'y': 151}, {'x': 69, 'y': 150}, {'x': 69, 'y': 149}, {'x': 69, 'y': 148}, {'x': 68, 'y': 147}, {'x': 68, 'y': 146}, {'x': 67, 'y': 145}, {'x': 66, 'y': 144}, {'x': 66, 'y': 143}, {'x': 65, 'y': 142}, {'x': 64, 'y': 141}, {'x': 63, 'y': 140}, {'x': 63, 'y': 139}, {'x': 62, 'y': 138}, {'x': 61, 'y': 137}, {'x': 61, 'y': 136}, {'x': 61, 'y': 135}, {'x': 61, 'y': 134}, {'x': 61, 'y': 133}, {'x': 62, 'y': 132}, {'x': 62, 'y': 131}, {'x': 63, 'y': 131}, {'x': 63, 'y': 130}, {'x': 63, 'y': 129}, {'x': 64, 'y': 129}, {'x': 64, 'y': 128}, {'x': 64, 'y': 127}, {'x': 64, 'y': 126}, {'x': 64, 'y': 125}, {'x': 65, 'y': 125}, {'x': 65, 'y': 124}, {'x': 65, 'y': 123}, {'x': 65, 'y': 122}, {'x': 65, 'y': 121}, {'x': 66, 'y': 121}, {'x': 66, 'y': 120}, {'x': 66, 'y': 119}, {'x': 67, 'y': 119}, {'x': 67, 'y': 118}, {'x': 67, 'y': 117}, {'x': 68, 'y': 117}, {'x': 68, 'y': 116}, {'x': 68, 'y': 115}, {'x': 68, 'y': 114}, {'x': 68, 'y': 113}, {'x': 68, 'y': 112}, {'x': 69, 'y': 112}, {'x': 69, 'y': 111}, {'x': 69, 'y': 110}, {'x': 69, 'y': 109}, {'x': 69, 'y': 108}, {'x': 69, 'y': 107}, {'x': 70, 'y': 107}, {'x': 70, 'y': 106}, {'x': 70, 'y': 105}, {'x': 70, 'y': 104}, {'x': 70, 'y': 103}, {'x': 70, 'y': 102}, {'x': 70, 'y': 101}, {'x': 70, 'y': 100}, {'x': 70, 'y': 99}, {'x': 70, 'y': 98}, {'x': 70, 'y': 97}, {'x': 70, 'y': 96}, {'x': 70, 'y': 95}, {'x': 70, 'y': 94}, {'x': 70, 'y': 93}, {'x': 70, 'y': 92}, {'x': 70, 'y': 91}, {'x': 70, 'y': 90}, {'x': 70, 'y': 89}, {'x': 71, 'y': 89}, {'x': 71, 'y': 88}, {'x': 71, 'y': 87}, {'x': 71, 'y': 86}, {'x': 71, 'y': 85}, {'x': 71, 'y': 84}, {'x': 71, 'y': 83}, {'x': 71, 'y': 82}, {'x': 71, 'y': 81}, {'x': 72, 'y': 81}, {'x': 72, 'y': 80}, {'x': 72, 'y': 79}, {'x': 72, 'y': 78}, {'x': 72, 'y': 77}, {'x': 72, 'y': 76}, {'x': 73, 'y': 76}, {'x': 73, 'y': 75}, {'x': 73, 'y': 74}, {'x': 74, 'y': 74}, {'x': 74, 'y': 73}, {'x': 74, 'y': 72}, {'x': 74, 'y': 71}, {'x': 75, 'y': 71}, {'x': 75, 'y': 70}, {'x': 75, 'y': 69}, {'x': 76, 'y': 69}, {'x': 76, 'y': 68}, {'x': 76, 'y': 67}, {'x': 77, 'y': 67}, {'x': 77, 'y': 66}, {'x': 77, 'y': 65}, {'x': 77, 'y': 64}, {'x': 77, 'y': 63}, {'x': 78, 'y': 63}, {'x': 78, 'y': 62}, {'x': 78, 'y': 61}, {'x': 78, 'y': 60}, {'x': 79, 'y': 60}, {'x': 79, 'y': 59}, {'x': 79, 'y': 58}, {'x': 80, 'y': 57}, {'x': 81, 'y': 56}, {'x': 82, 'y': 55}, {'x': 82, 'y': 54}, {'x': 83, 'y': 53}, {'x': 84, 'y': 52}, {'x': 85, 'y': 52}, {'x': 86, 'y': 52}, {'x': 86, 'y': 51}, {'x': 87, 'y': 51}, {'x': 88, 'y': 51}, {'x': 88, 'y': 50}, {'x': 89, 'y': 50}, {'x': 89, 'y': 49}, {'x': 90, 'y': 49}, {'x': 90, 'y': 48}, {'x': 91, 'y': 48}, {'x': 92, 'y': 48}, {'x': 92, 'y': 47}, {'x': 93, 'y': 47}, {'x': 94, 'y': 47}, {'x': 95, 'y': 47}, {'x': 96, 'y': 47}, {'x': 96, 'y': 46}, {'x': 97, 'y': 46}, {'x': 97, 'y': 45}, {'x': 98, 'y': 45}, {'x': 99, 'y': 45}, {'x': 100, 'y': 45}, {'x': 101, 'y': 45}, {'x': 102, 'y': 45}, {'x': 102, 'y': 44}, {'x': 103, 'y': 44}, {'x': 104, 'y': 44},{'x': 105, 'y': 44}, {'x': 105, 'y': 45}, {'x': 105, 'y': 46}, {'x': 105, 'y': 47}, {'x': 105, 'y': 48}, {'x': 105, 'y': 49}, {'x': 105, 'y': 50}, {'x': 104, 'y': 50}, {'x': 104, 'y': 51}, {'x': 104, 'y': 52}, {'x': 103, 'y': 51}, {'x': 103, 'y': 52}, {'x': 102, 'y': 52}, {'x': 101, 'y': 52}, {'x': 101, 'y': 53}, {'x': 100, 'y': 53}, {'x': 99, 'y': 53}, {'x': 99, 'y': 54}, {'x': 98, 'y': 54}, {'x': 97, 'y': 54}, {'x': 97, 'y': 55}, {'x': 96, 'y': 55}, {'x': 96, 'y': 56}, {'x': 95, 'y': 56}, {'x': 94, 'y': 56}, {'x': 94, 'y': 57}, {'x': 93, 'y': 57}, {'x': 93, 'y': 58}, {'x': 92, 'y': 58}, {'x': 91, 'y': 58}, {'x': 90, 'y': 58}, {'x': 90, 'y': 59}, {'x': 89, 'y': 59}, {'x': 88, 'y': 60}, {'x': 88, 'y': 61}, {'x': 87, 'y': 61}, {'x': 87, 'y': 62}, {'x': 86, 'y': 62}, {'x': 86, 'y': 63}, {'x': 85, 'y': 63}, {'x': 85, 'y': 64}, {'x': 84, 'y': 64}, {'x': 84, 'y': 65}, {'x': 83, 'y': 65}, {'x': 83, 'y': 66}, {'x': 82, 'y': 66}, {'x': 82, 'y': 67}, {'x': 82, 'y': 68}, {'x': 81, 'y': 68}, {'x': 81, 'y': 69}, {'x': 80, 'y': 69}, {'x': 80, 'y': 70}, {'x': 80, 'y': 71}, {'x': 79, 'y': 71}, {'x': 79, 'y': 72}, {'x': 80, 'y': 72}, {'x': 80, 'y': 73}, {'x': 81, 'y': 74}, {'x': 81, 'y': 75}, {'x': 82, 'y': 75}, {'x': 82, 'y': 76}, {'x': 83, 'y': 76}, {'x': 83, 'y': 77}, {'x': 84, 'y': 77}, {'x': 84, 'y': 78}, {'x': 85, 'y': 78}, {'x': 85, 'y': 79}, {'x': 85, 'y': 80}, {'x': 85, 'y': 81}, {'x': 84, 'y': 81}, {'x': 83, 'y': 81}, {'x': 82, 'y': 81}, {'x': 81, 'y': 81}, {'x': 81, 'y': 80}, {'x': 80, 'y': 80}, {'x': 80, 'y': 79}, {'x': 80, 'y': 78}, {'x': 79, 'y': 78}, {'x': 79, 'y': 77}, {'x': 78, 'y': 77}, {'x': 78, 'y': 76}, {'x': 77, 'y': 76}, {'x': 77, 'y': 75}, {'x': 77, 'y': 74}, {'x': 77, 'y': 73}, {'x': 78, 'y': 73}, {'x': 78, 'y': 72}, {'x': 79, 'y': 72}, {'x': 79, 'y': 71}, {'x': 80, 'y': 71}, {'x': 80, 'y': 70}, {'x': 80, 'y': 69}, {'x': 81, 'y': 69}, {'x': 81, 'y': 68}, {'x': 82, 'y': 68}, {'x': 82, 'y': 67}, {'x': 82, 'y': 66}, {'x': 83, 'y': 66}, {'x': 83, 'y': 65}, {'x': 84, 'y': 65}, {'x': 84, 'y': 64}, {'x': 85, 'y': 64}, {'x': 85, 'y': 63}, {'x': 86, 'y': 63}, {'x': 86, 'y': 62}, {'x': 87, 'y': 62}, {'x': 87, 'y': 61}, {'x': 88, 'y': 61}, {'x': 88, 'y': 60}, {'x': 89, 'y': 60}, {'x': 89, 'y': 59}, {'x': 89, 'y': 60}, {'x': 90, 'y': 60}, {'x': 91, 'y': 60}, {'x': 91, 'y': 59}, {'x': 92, 'y': 59}, {'x': 93, 'y': 59}, {'x': 93, 'y': 58}, {'x': 94, 'y': 58}, {'x': 94, 'y': 57}, {'x': 95, 'y': 57}, {'x': 96, 'y': 57}, {'x': 96, 'y': 56}, {'x': 97, 'y': 56}, {'x': 97, 'y': 55}, {'x': 98, 'y': 55}, {'x': 99, 'y': 55}, {'x': 100, 'y': 55}, {'x': 101, 'y': 55}, {'x': 102, 'y': 55}, {'x': 102, 'y': 54}, {'x': 103, 'y': 54}, {'x': 104, 'y': 54}, {'x': 105, 'y': 54}, {'x': 105, 'y': 53}, {'x': 106, 'y': 53}, {'x': 107, 'y': 53}, {'x': 107, 'y': 52}, {'x': 108, 'y': 52}, {'x': 109, 'y': 52}, {'x': 110, 'y': 52}, {'x': 111, 'y': 52}, {'x': 111, 'y': 51}, {'x': 112, 'y': 51}, {'x': 113, 'y': 51}, {'x': 114, 'y': 51}, {'x': 114, 'y': 50}, {'x': 115, 'y': 50}, {'x': 116, 'y': 50}, {'x': 117, 'y': 50}, {'x': 118, 'y': 50}, {'x': 118, 'y': 51}, {'x': 119, 'y': 51}, {'x': 119, 'y': 52}, {'x': 120, 'y': 52}, {'x': 120, 'y': 53}, {'x': 120, 'y': 54}, {'x': 121, 'y': 55}, {'x': 121, 'y': 56}, {'x': 121, 'y': 57}, {'x': 121, 'y': 58}, {'x': 120, 'y': 58}, {'x': 120, 'y': 59}, {'x': 119, 'y': 59}, {'x': 118, 'y': 59}, {'x': 118, 'y': 60}, {'x': 117, 'y': 60}, {'x': 117, 'y': 61}, {'x': 116, 'y': 61}, {'x': 115, 'y': 61}, {'x': 115, 'y': 62}, {'x': 114, 'y': 62}, {'x': 113, 'y': 62}, {'x': 112, 'y': 62}, {'x': 112, 'y': 63}, {'x': 111, 'y': 63}, {'x': 110, 'y': 63}, {'x': 109, 'y': 63}, {'x': 108, 'y': 63}, {'x': 108, 'y': 64}, {'x': 107, 'y': 64}, {'x': 107, 'y': 65}, {'x': 106, 'y': 64}, {'x': 105, 'y': 64}, {'x': 105, 'y': 65}, {'x': 104, 'y': 65}, {'x': 104, 'y': 66}, {'x': 103, 'y': 66}, {'x': 102, 'y': 66}, {'x': 101, 'y': 67}, {'x': 100, 'y': 67}, {'x': 99, 'y': 67}, {'x': 99, 'y': 68}, {'x': 98, 'y': 68}, {'x': 97, 'y': 68}, {'x': 97, 'y': 69}, {'x': 96, 'y': 69}, {'x': 95, 'y': 69}, {'x': 95, 'y': 70}, {'x': 94, 'y': 70}, {'x': 93, 'y': 70}, {'x': 92, 'y': 71}, {'x': 91, 'y': 71}, {'x': 91, 'y': 72}, {'x': 90, 'y': 72}, {'x': 90, 'y': 73}, {'x': 89, 'y': 73}, {'x': 89, 'y': 74}, {'x': 89, 'y': 75}, {'x': 88, 'y': 75}, {'x': 88, 'y': 76}, {'x': 87, 'y': 76}, {'x': 87, 'y': 77}, {'x': 86, 'y': 77}, {'x': 86, 'y': 78}, {'x': 87, 'y': 77}, {'x': 88, 'y': 76}, {'x': 89, 'y': 75}, {'x': 89, 'y': 74}, {'x': 90, 'y': 73}, {'x': 91, 'y': 72}, {'x': 92, 'y': 71}, {'x': 93, 'y': 70}, {'x': 94, 'y': 70}, {'x': 95, 'y': 69}, {'x': 96, 'y': 69}, {'x': 97, 'y': 68}, {'x': 98, 'y': 68}, {'x': 99, 'y': 67}, {'x': 100, 'y': 67}, {'x': 101, 'y': 67}, {'x': 102, 'y': 68}, {'x': 103, 'y': 68}, {'x': 104, 'y': 68}, {'x': 104, 'y': 67}, {'x': 105, 'y': 67}, {'x': 106, 'y': 67}, {'x': 107, 'y': 67}, {'x': 108, 'y': 67}, {'x': 108, 'y': 66}, {'x': 109, 'y': 66}, {'x': 110, 'y': 66}, {'x': 111, 'y': 66}, {'x': 111, 'y': 65}, {'x': 112, 'y': 65}, {'x': 113, 'y': 65}, {'x': 114, 'y': 65}, {'x': 115, 'y': 65}, {'x': 116, 'y': 65}, {'x': 117, 'y': 65}, {'x': 118, 'y': 65}, {'x': 119, 'y': 65}, {'x': 120, 'y': 65}, {'x': 121, 'y': 65}, {'x': 122, 'y': 65}, {'x': 123, 'y': 65}, {'x': 123, 'y': 66}, {'x': 123, 'y': 67}, {'x': 124, 'y': 67}, {'x': 124, 'y': 68}, {'x': 124, 'y': 69}, {'x': 124, 'y': 70}, {'x': 124, 'y': 71}, {'x': 124, 'y': 72}, {'x': 123, 'y': 72}, {'x': 123, 'y': 73}, {'x': 122, 'y': 73}, {'x': 122, 'y': 74}, {'x': 121, 'y': 74}, {'x': 120, 'y': 74}, {'x': 119, 'y': 74}, {'x': 118, 'y': 74}, {'x': 117, 'y': 74}, {'x': 117, 'y': 75}, {'x': 116, 'y': 75}, {'x': 115, 'y': 75}, {'x': 114, 'y': 75}, {'x': 113, 'y': 75}, {'x': 112, 'y': 75}, {'x': 111, 'y': 75}, {'x': 110, 'y': 75}, {'x': 110, 'y': 76}, {'x': 109, 'y': 77}, {'x': 109, 'y': 78}, {'x': 110, 'y': 79}, {'x': 110, 'y': 80}, {'x': 110, 'y': 81}, {'x': 110, 'y': 82}, {'x': 110, 'y': 83}, {'x': 110, 'y': 84}, {'x': 110, 'y': 83}, {'x': 110, 'y': 82}, {'x': 110, 'y': 81}, {'x': 110, 'y': 80}, {'x': 110, 'y': 79}, {'x': 109, 'y': 78}, {'x': 109, 'y': 77}, {'x': 109, 'y': 76}, {'x': 108, 'y': 76}, {'x': 107, 'y': 77}, {'x': 106, 'y': 77}, {'x': 105, 'y': 77}, {'x': 104, 'y': 77}, {'x': 104, 'y': 78}, {'x': 103, 'y': 79}, {'x': 102, 'y': 79}, {'x': 101, 'y': 79}, {'x': 101, 'y': 80}, {'x': 100, 'y': 80}, {'x': 100, 'y': 81}, {'x': 99, 'y': 81}, {'x': 98, 'y': 82}, {'x': 98, 'y': 83}, {'x': 97, 'y': 83}, {'x': 96, 'y': 84}, {'x': 96, 'y': 85}, {'x': 95, 'y': 85}, {'x': 95, 'y': 86}, {'x': 94, 'y': 86}, {'x': 94, 'y': 87}, {'x': 93, 'y': 87}, {'x': 93, 'y': 88}, {'x': 92, 'y': 89}, {'x': 92, 'y': 90}, {'x': 91, 'y': 90}, {'x': 91, 'y': 91}, {'x': 91, 'y': 92}, {'x': 91, 'y': 93}, {'x': 90, 'y': 93}, {'x': 89, 'y': 93}, {'x': 89, 'y': 94}, {'x': 88, 'y': 94}, {'x': 88, 'y': 95}, {'x': 89, 'y': 94}, {'x': 90, 'y': 93}, {'x': 91, 'y': 93}, {'x': 92, 'y': 92}, {'x': 93, 'y': 91}, {'x': 94, 'y': 91}, {'x': 95, 'y': 91}, {'x': 95, 'y': 90}, {'x': 96, 'y': 90}, {'x': 96, 'y': 89}, {'x': 97, 'y': 89}, {'x': 97, 'y': 88}, {'x': 98, 'y': 88}, {'x': 99, 'y': 88}, {'x': 99, 'y': 87}, {'x': 100, 'y': 87}, {'x': 100, 'y': 86}, {'x': 101, 'y': 86}, {'x': 102, 'y': 86}, {'x': 102, 'y': 85}, {'x': 103, 'y': 85}, {'x': 104, 'y': 85}, {'x': 105, 'y': 85}, {'x': 106, 'y': 85}, {'x': 107, 'y': 85}, {'x': 108, 'y': 85}, {'x': 109, 'y': 85}, {'x': 110, 'y': 85}, {'x': 111, 'y': 85}, {'x': 112, 'y': 85}, {'x': 112, 'y': 86}, {'x': 113, 'y': 86}, {'x': 114, 'y': 86}, {'x': 115, 'y': 86}, {'x': 115, 'y': 87}, {'x': 116, 'y': 87}, {'x': 116, 'y': 88}, {'x': 117, 'y': 88}, {'x': 117, 'y': 89}, {'x': 117, 'y': 90}, {'x': 118, 'y': 90}, {'x': 118, 'y': 91}, {'x': 118, 'y': 92}, {'x': 119, 'y': 92}, {'x': 119, 'y': 93}, {'x': 119, 'y': 94}, {'x': 119, 'y': 95}, {'x': 118, 'y': 95}, {'x': 117, 'y': 95}, {'x': 117, 'y': 96}, {'x': 116, 'y': 96}, {'x': 115, 'y': 96}, {'x': 114, 'y': 96}, {'x': 114, 'y': 95}, {'x': 113, 'y': 95}, {'x': 112, 'y': 94}, {'x': 111, 'y': 94}, {'x': 110, 'y': 94}, {'x': 109, 'y': 94}, {'x': 108, 'y': 94}, {'x': 107, 'y': 94}, {'x': 106, 'y': 94}, {'x': 105, 'y': 94}, {'x': 105, 'y': 95}, {'x': 104, 'y': 95}, {'x': 103, 'y': 95}, {'x': 103, 'y': 96}, {'x': 102, 'y': 96}, {'x': 102, 'y': 97}, {'x': 101, 'y': 98}, {'x': 100, 'y': 99}, {'x': 100, 'y': 100}, {'x': 99, 'y': 101}, {'x': 98, 'y': 102}, {'x': 98, 'y': 103}, {'x': 98, 'y': 104}, {'x': 97, 'y': 105}, {'x': 97, 'y': 106}, {'x': 97, 'y': 107}, {'x': 97, 'y': 108}, {'x': 96, 'y': 109}, {'x': 96, 'y': 110}, {'x': 96, 'y': 111}, {'x': 96, 'y': 112}, {'x': 96, 'y': 113}, {'x': 96, 'y': 114}, {'x': 95, 'y': 114}, {'x': 95, 'y': 115}, {'x': 95, 'y': 116}, {'x': 95, 'y': 117}, {'x': 95, 'y': 118}, {'x': 95, 'y': 119}, {'x': 95, 'y': 120}, {'x': 95, 'y': 121}, {'x': 95, 'y': 122}, {'x': 95, 'y': 123}, {'x': 95, 'y': 124}, {'x': 95, 'y': 125}, {'x': 95, 'y': 126}, {'x': 95, 'y': 127}, {'x': 95, 'y': 128}, {'x': 95, 'y': 129}, {'x': 95, 'y': 130}, {'x': 95, 'y': 131}, {'x': 95, 'y': 132}, {'x': 94, 'y': 132}, {'x': 94, 'y': 133}, {'x': 93, 'y': 133}, {'x': 93, 'y': 134}, {'x': 92, 'y': 134}, {'x': 92, 'y': 135}, {'x': 92, 'y': 136}, {'x': 91, 'y': 136}, {'x': 91, 'y': 137}, {'x': 90, 'y': 137}, {'x': 90, 'y': 138}, {'x': 89, 'y': 139}, {'x': 89, 'y': 140}, {'x': 88, 'y': 140}, {'x': 88, 'y': 141}, {'x': 88, 'y': 142}, {'x': 88, 'y': 143}, {'x': 87, 'y': 143}, {'x': 87, 'y': 144}, {'x': 87, 'y': 145}, {'x': 86, 'y': 145}, {'x': 86, 'y': 146}, {'x': 85, 'y': 146}, {'x': 85, 'y': 147}, {'x': 85, 'y': 148}, {'x': 84, 'y': 149}, {'x': 84, 'y': 150}, {'x': 84, 'y': 151}, {'x': 84, 'y': 152}, {'x': 84, 'y': 153}, {'x': 84, 'y': 154}, {'x': 84, 'y': 155}, {'x': 83, 'y': 156}, {'x': 83, 'y': 157}, {'x': 82, 'y': 158}, {'x': 82, 'y': 159}, {'x': 81, 'y': 160}, {'x': 80, 'y': 160}, {'x': 80, 'y': 161}, {'x': 79, 'y': 161}, {'x': 79, 'y': 162}, {'x': 78, 'y': 162}, {'x': 78, 'y': 163}, {'x': 78, 'y': 164}, {'x': 78, 'y': 165}, {'x': 78, 'y': 164}, {'x': 78, 'y': 163}, {'x': 78, 'y': 162}, {'x': 79, 'y': 161}, {'x': 80, 'y': 160}, {'x': 81, 'y': 159}, {'x': 82, 'y': 158}, {'x': 83, 'y': 157}, {'x': 83, 'y': 156}, {'x': 83, 'y': 155}, {'x': 84, 'y': 154}, {'x': 84, 'y': 153}, {'x': 84, 'y': 152}, {'x': 84, 'y': 151}, {'x': 84, 'y': 150}, {'x': 84, 'y': 149}, {'x': 85, 'y': 148}, {'x': 85, 'y': 147}, {'x': 86, 'y': 146}, {'x': 87, 'y': 145}, {'x': 87, 'y': 144}, {'x': 88, 'y': 143}, {'x': 88, 'y': 142}, {'x': 88, 'y': 141}, {'x': 89, 'y': 140}, {'x': 90, 'y': 139}, {'x': 91, 'y': 139}, {'x': 92, 'y': 139}, {'x': 93, 'y': 139}, {'x': 94, 'y': 139}, {'x': 95, 'y': 139}, {'x': 96, 'y': 139}, {'x': 97, 'y': 139}, {'x': 98, 'y': 139}, {'x': 99, 'y': 139}, {'x': 100, 'y': 139}, {'x': 101, 'y': 139}, {'x': 102, 'y': 139}, {'x': 103, 'y': 139}, {'x': 103, 'y': 140}, {'x': 104, 'y': 140}, {'x': 105, 'y': 140}, {'x': 106, 'y': 140}, {'x': 107, 'y': 140}, {'x': 108, 'y': 140}, {'x': 109, 'y': 140}, {'x': 110, 'y': 140}, {'x': 111, 'y': 140}, {'x': 112, 'y': 140}, {'x': 113, 'y': 140}, {'x': 114, 'y': 140}, {'x': 115, 'y': 140}, {'x': 116, 'y': 140}, {'x': 117, 'y': 140}, {'x': 118, 'y': 140}, {'x': 119, 'y': 140}, {'x': 120, 'y': 140}, {'x': 121, 'y': 140}, {'x': 122, 'y': 140}, {'x': 123, 'y': 140}, {'x': 123, 'y': 139}, {'x': 124, 'y': 139}, {'x': 125, 'y': 139}, {'x': 126, 'y': 139}, {'x': 126, 'y': 138}, {'x': 127, 'y': 138},
  {'x': 128, 'y': 139}, {'x': 128, 'y': 140}, {'x': 128, 'y': 141}, {'x': 128, 'y': 142}, {'x': 128, 'y': 143}, {'x': 128, 'y': 144}, {'x': 129, 'y': 144}, {'x': 129, 'y': 145}, {'x': 129, 'y': 146}, {'x': 129, 'y': 147}, {'x': 130, 'y': 147}, {'x': 130, 'y': 148}, {'x': 130, 'y': 149}, {'x': 131, 'y': 149}, {'x': 131, 'y': 150}, {'x': 131, 'y': 151}, {'x': 131, 'y': 152}, {'x': 131, 'y': 153}, {'x': 132, 'y': 153}, {'x': 132, 'y': 154}, {'x': 132, 'y': 155}, {'x': 132, 'y': 156}, {'x': 133, 'y': 156}, {'x': 133, 'y': 157}, {'x': 133, 'y': 158}, {'x': 133, 'y': 159}, {'x': 134, 'y': 159}, {'x': 134, 'y': 160}, {'x': 135, 'y': 160}, {'x': 135, 'y': 161}, {'x': 135, 'y': 162}, {'x': 136, 'y': 162}, {'x': 136, 'y': 163}, {'x': 136, 'y': 164}, {'x': 136, 'y': 165}, {'x': 137, 'y': 165}, {'x': 137, 'y': 166}, {'x': 137, 'y': 167}, {'x': 138, 'y': 167}, {'x': 138, 'y': 168}, {'x': 139, 'y': 168}, {'x': 139, 'y': 169}, {'x': 139, 'y': 170}, {'x': 139, 'y': 171}, {'x': 139, 'y': 172}, {'x': 139, 'y': 173}, {'x': 140, 'y': 173}, {'x': 140, 'y': 174}, {'x': 141, 'y': 174}, {'x': 141, 'y': 175}, {'x': 141, 'y': 176}, {'x': 142, 'y': 176}, {'x': 142, 'y': 177}, {'x': 143, 'y': 178}, {'x': 144, 'y': 178}, {'x': 145, 'y': 179}, {'x': 145, 'y': 180}, {'x': 146, 'y': 180}, {'x': 146, 'y': 181}, {'x': 147, 'y': 181}, {'x': 147, 'y': 182}, {'x': 148, 'y': 182}, {'x': 148, 'y': 183}, {'x': 149, 'y': 183}, {'x': 150, 'y': 183}, {'x': 150, 'y': 184}, {'x': 151, 'y': 184}, {'x': 151, 'y': 185}, {'x': 152, 'y': 185}, {'x': 152, 'y': 186}, {'x': 153, 'y': 186}, {'x': 153, 'y': 187}, {'x': 154, 'y': 187}, {'x': 154, 'y': 188}, {'x': 155, 'y': 189}, {'x': 156, 'y': 189}, {'x': 157, 'y': 189}, {'x': 158, 'y': 189}, {'x': 159, 'y': 189}, {'x': 159, 'y': 190}, {'x': 160, 'y': 190}, {'x': 160, 'y': 191}, {'x': 161, 'y': 191}, {'x': 162, 'y': 191}, {'x': 163, 'y': 192}, {'x': 164, 'y': 192}, {'x': 165, 'y': 192}, {'x': 166, 'y': 192}, {'x': 166, 'y': 193}, {'x': 167, 'y': 193}, {'x': 168, 'y': 193}, {'x': 168, 'y': 194}, {'x': 169, 'y': 194}, {'x': 170, 'y': 194}, {'x': 171, 'y': 195}, {'x': 172, 'y': 195}, {'x': 173, 'y': 195}, {'x': 174, 'y': 195}, {'x': 174, 'y': 196}, {'x': 175, 'y': 196}, {'x': 176, 'y': 196}, {'x': 177, 'y': 196}, {'x': 178, 'y': 196}, {'x': 179, 'y': 196}, {'x': 180, 'y': 196}, {'x': 181, 'y': 196}, {'x': 182, 'y': 196}, {'x': 183, 'y': 196}, {'x': 184, 'y': 196}, {'x': 185, 'y': 196}, {'x': 186, 'y': 196}, {'x': 187, 'y': 196}, {'x': 188, 'y': 196}, {'x': 189, 'y': 196}, {'x': 190, 'y': 196}, {'x': 191, 'y': 196}, {'x': 191, 'y': 195}, {'x': 192, 'y': 195}, {'x': 192, 'y': 194}, {'x': 193, 'y': 194}, {'x': 193, 'y': 193}, {'x': 194, 'y': 193}, {'x': 194, 'y': 192}, {'x': 195, 'y': 192}, {'x': 195, 'y': 191}, {'x': 194, 'y': 192}, {'x': 193, 'y': 193}, {'x': 192, 'y': 194}, {'x': 191, 'y': 195}, {'x': 190, 'y': 196}, {'x': 189, 'y': 196}, {'x': 188, 'y': 196}, {'x': 187, 'y': 196}, {'x': 186, 'y': 196}, {'x': 185, 'y': 196}, {'x': 184, 'y': 196}, {'x': 183, 'y': 196}, {'x': 182, 'y': 196}, {'x': 181, 'y': 196}, {'x': 180, 'y': 196}, {'x': 179, 'y': 196}, {'x': 178, 'y': 196}, {'x': 177, 'y': 196}, {'x': 176, 'y': 196}, {'x': 175, 'y': 196}, {'x': 174, 'y': 195}, {'x': 173, 'y': 195}, {'x': 172, 'y': 195}, {'x': 171, 'y': 195}, {'x': 170, 'y': 194}, {'x': 169, 'y': 194}, {'x': 168, 'y': 193}, {'x': 167, 'y': 193}, {'x': 166, 'y': 192}, {'x': 165, 'y': 192}, {'x': 164, 'y': 192}, {'x': 163, 'y': 192}, {'x': 162, 'y': 191}, {'x': 161, 'y': 191}, {'x': 160, 'y': 191}, {'x': 159, 'y': 190}, {'x': 158, 'y': 189}, {'x': 157, 'y': 189}, {'x': 156, 'y': 189}, {'x': 155, 'y': 189}, {'x': 154, 'y': 188}, {'x': 153, 'y': 187}, {'x': 152, 'y': 186}, {'x': 151, 'y': 185}, {'x': 150, 'y': 184}, {'x': 149, 'y': 183}, {'x': 148, 'y': 183}, {'x': 147, 'y': 182}, {'x': 146, 'y': 181}, {'x': 145, 'y': 180}, {'x': 145, 'y': 179}, {'x': 144, 'y': 178}, {'x': 143, 'y': 178}, {'x': 142, 'y': 177}, {'x': 141, 'y': 176}, {'x': 141, 'y': 175}, {'x': 140, 'y': 174}, {'x': 139, 'y': 173}, {'x': 139, 'y': 172}, {'x': 139, 'y': 171}, {'x': 139, 'y': 170}, {'x': 139, 'y': 169}, {'x': 138, 'y': 168}, {'x': 137, 'y': 167}, {'x': 137, 'y': 166}, {'x': 136, 'y': 165}, {'x': 136, 'y': 164}, {'x': 136, 'y': 163}, {'x': 135, 'y': 162}, {'x': 135, 'y': 161}, {'x': 133, 'y': 159}, {'x': 133, 'y': 157}, {'x': 132, 'y': 156}, {'x': 132, 'y': 155}, {'x': 132, 'y': 154}, {'x': 131, 'y': 153}, {'x': 131, 'y': 152}, {'x': 131, 'y': 151}, {'x': 131, 'y': 150}, {'x': 130, 'y': 149}, {'x': 130, 'y': 148}, {'x': 129, 'y': 147}, {'x': 129, 'y': 146}, {'x': 129, 'y': 145}, {'x': 128, 'y': 144}, {'x': 128, 'y': 143}, {'x': 128, 'y': 142}, {'x': 128, 'y': 141}, {'x': 128, 'y': 140}, {'x': 128, 'y': 139}, {'x': 128, 'y': 136}, {'x': 127, 'y': 136}, {'x': 127, 'y': 135}, {'x': 126, 'y': 134}, {'x': 126, 'y': 133}, {'x': 125, 'y': 133}, {'x': 125, 'y': 132}, {'x': 124, 'y': 132}, {'x': 124, 'y': 131}, {'x': 123, 'y': 131}, {'x': 123, 'y': 130}, {'x': 122, 'y': 130}, {'x': 122, 'y': 129}, {'x': 121, 'y': 129}, {'x': 121, 'y': 128}, {'x': 120, 'y': 128}, {'x': 120, 'y': 127}, {'x': 119, 'y': 127}, {'x': 119, 'y': 126}, {'x': 118, 'y': 126}, {'x': 118, 'y': 125}, {'x': 118, 'y': 124}, {'x': 118, 'y': 123}, {'x': 118, 'y': 122}, {'x': 117, 'y': 121}, {'x': 117, 'y': 120}, {'x': 117, 'y': 119}, {'x': 116, 'y': 119}, {'x': 116, 'y': 118}, {'x': 116, 'y': 117}, {'x': 116, 'y': 116}, {'x': 116, 'y': 115}, {'x': 115, 'y': 114}, {'x': 115, 'y': 113}, {'x': 115, 'y': 112}, {'x': 115, 'y': 111}, {'x': 115, 'y': 110}, {'x': 115, 'y': 109}, {'x': 114, 'y': 109}, {'x': 114, 'y': 108}, {'x': 114, 'y': 107}, {'x': 113, 'y': 107}, {'x': 113, 'y': 106}, {'x': 113, 'y': 105}, {'x': 113, 'y': 104}, {'x': 113, 'y': 103}, {'x': 113, 'y': 102}, {'x': 113, 'y': 101}, {'x': 113, 'y': 100}, {'x': 113, 'y': 99}, {'x': 113, 'y': 98}, {'x': 113, 'y': 97}, {'x': 113, 'y': 98}, {'x': 113, 'y': 99}, {'x': 113, 'y': 100}, {'x': 114, 'y': 100}, {'x': 114, 'y': 99}, {'x': 115, 'y': 99}, {'x': 116, 'y': 99}, {'x': 117, 'y': 99}, {'x': 117, 'y': 100}, {'x': 118, 'y': 100}, {'x': 119, 'y': 100}, {'x': 119, 'y': 101}, {'x': 120, 'y': 101}, {'x': 120, 'y': 102}, {'x': 121, 'y': 102}, {'x': 122, 'y': 102}, {'x': 122, 'y': 103}, {'x': 123, 'y': 103}, {'x': 124, 'y': 103}, {'x': 124, 'y': 104}, {'x': 125, 'y': 104}, {'x': 125, 'y': 105}, {'x': 126, 'y': 105}, {'x': 126, 'y': 106}, {'x': 127, 'y': 106}, {'x': 128, 'y': 106}, {'x': 128, 'y': 107}, {'x': 129, 'y': 107}, {'x': 130, 'y': 108}, {'x': 130, 'y': 109}, {'x': 129, 'y': 109}, {'x': 129, 'y': 110}, {'x': 128, 'y': 110}, {'x': 128, 'y': 109}, {'x': 127, 'y': 109}, {'x': 127, 'y': 110}, {'x': 127, 'y': 109}, {'x': 127, 'y': 108}, {'x': 126, 'y': 108}, {'x': 126, 'y': 109}, {'x': 126, 'y': 110}, {'x': 126, 'y': 111}, {'x': 125, 'y': 111}, {'x': 125, 'y': 110}, {'x': 125, 'y': 109}, {'x': 124, 'y': 109}, {'x': 124, 'y': 110}, {'x': 124, 'y': 111}, {'x': 123, 'y': 111}, {'x': 123, 'y': 110}, {'x': 123, 'y': 109}, {'x': 122, 'y': 109}, {'x': 122, 'y': 110}, {'x': 122, 'y': 111}, {'x': 121, 'y': 110}, {'x': 121, 'y': 109}, {'x': 121, 'y': 108}, {'x': 120, 'y': 108}, {'x': 120, 'y': 109}, {'x': 120, 'y': 110}, {'x': 119, 'y': 110}, {'x': 119, 'y': 109}, {'x': 119, 'y': 108}, {'x': 119, 'y': 107}, {'x': 118, 'y': 107}, {'x': 118, 'y': 108}, {'x': 118, 'y': 109}, {'x': 117, 'y': 108}, {'x': 117, 'y': 107}, {'x': 116, 'y': 107}, {'x': 116, 'y': 106}, {'x': 117, 'y': 107}, {'x': 118, 'y': 108}, {'x': 119, 'y': 109}, {'x': 120, 'y': 110}, {'x': 121, 'y': 110}, {'x': 122, 'y': 110}, {'x': 123, 'y': 110}, {'x': 124, 'y': 110}, {'x': 125, 'y': 110}, {'x': 126, 'y': 110}, {'x': 127, 'y': 110}, {'x': 128, 'y': 110}, {'x': 129, 'y': 110}, {'x': 130, 'y': 110}, {'x': 130, 'y': 111}, {'x': 130, 'y': 112}, {'x': 130, 'y': 113}, {'x': 130, 'y': 114}, {'x': 130, 'y': 115}, {'x': 130, 'y': 116}, {'x': 130, 'y': 117}, {'x': 130, 'y': 118}, {'x': 130, 'y': 119}, {'x': 130, 'y': 120}, {'x': 129, 'y': 121}, {'x': 129, 'y': 122}, {'x': 129, 'y': 123}, {'x': 129, 'y': 124}, {'x': 129, 'y': 125}, {'x': 129, 'y': 126}, {'x': 128, 'y': 126}, {'x': 128, 'y': 127}, {'x': 128, 'y': 128}, {'x': 127, 'y': 128}, {'x': 127, 'y': 129}, {'x': 126, 'y': 129}, {'x': 126, 'y': 130}, {'x': 126, 'y': 131}, {'x': 126, 'y': 132}, {'x': 126, 'y': 133}, {'x': 126, 'y': 134}, {'x': 127, 'y': 135}, {'x': 127, 'y': 136}, {'x': 128, 'y': 136}, {'x': 128, 'y': 137}, {'x': 128, 'y': 138}, {'x': 129, 'y': 138}, {'x': 130, 'y': 138}, {'x': 131, 'y': 139}, {'x': 132, 'y': 139}, {'x': 133, 'y': 139}, {'x': 134, 'y': 139}, {'x': 135, 'y': 139}, {'x': 136, 'y': 139}, {'x': 137, 'y': 138}, {'x': 138, 'y': 138}, {'x': 139, 'y': 138}, {'x': 140, 'y': 138}, {'x': 141, 'y': 138}, {'x': 142, 'y': 138}, {'x': 143, 'y': 138}, {'x': 143, 'y': 137}, {'x': 144, 'y': 137}, {'x': 145, 'y': 137}, {'x': 146, 'y': 137}, {'x': 146, 'y': 136}, {'x': 146, 'y': 135}, {'x': 147, 'y': 135}, {'x': 147, 'y': 134}, {'x': 148, 'y': 134}, {'x': 148, 'y': 133}, {'x': 149, 'y': 133}, {'x': 149, 'y': 132}, {'x': 149, 'y': 131}, {'x': 149, 'y': 130}, {'x': 148, 'y': 130}, {'x': 148, 'y': 129}, {'x': 147, 'y': 129}, {'x': 147, 'y': 128}, {'x': 148, 'y': 129}, {'x': 149, 'y': 130}, {'x': 149, 'y': 131}, {'x': 149, 'y': 132}, {'x': 149, 'y': 133}, {'x': 148, 'y': 134}, {'x': 147, 'y': 135}, {'x': 146, 'y': 136}, {'x': 146, 'y': 137}, {'x': 145, 'y': 137}, {'x': 144, 'y': 137}, {'x': 143, 'y': 137}, {'x': 143, 'y': 138}, {'x': 142, 'y': 138}, {'x': 141, 'y': 138}, {'x': 140, 'y': 138}, {'x': 139, 'y': 138}, {'x': 138, 'y': 138}, {'x': 137, 'y': 138}, {'x': 136, 'y': 139}, {'x': 135, 'y': 139}, {'x': 134, 'y': 139}, {'x': 133, 'y': 139}, {'x': 132, 'y': 139}, {'x': 131, 'y': 140}, {'x': 132, 'y': 140}, {'x': 132, 'y': 141}, {'x': 133, 'y': 141}, {'x': 133, 'y': 142}, {'x': 134, 'y': 142}, {'x': 135, 'y': 142}, {'x': 135, 'y': 143}, {'x': 136, 'y': 143}, {'x': 137, 'y': 143}, {'x': 138, 'y': 143}, {'x': 139, 'y': 143}, {'x': 140, 'y': 143}, {'x': 141, 'y': 143}, {'x': 142, 'y': 143}, {'x': 143, 'y': 143}, {'x': 144, 'y': 143}, {'x': 145, 'y': 143}, {'x': 146, 'y': 143}, {'x': 147, 'y': 143}, {'x': 148, 'y': 143}, {'x': 149, 'y': 143}, {'x': 150, 'y': 143}, {'x': 151, 'y': 142}, {'x': 152, 'y': 142}, {'x': 153, 'y': 142}, {'x': 153, 'y': 141}, {'x': 154, 'y': 141}, {'x': 155, 'y': 141}, {'x': 156, 'y': 140}, {'x': 157, 'y': 140}, {'x': 158, 'y': 139}, {'x': 159, 'y': 139}, {'x': 160, 'y': 139}, {'x': 161, 'y': 139}, {'x': 162, 'y': 139}, {'x': 163, 'y': 139}, {'x': 164, 'y': 139}, {'x': 164, 'y': 140}, {'x': 164, 'y': 141}, {'x': 163, 'y': 141}, {'x': 163, 'y': 142}, {'x': 163, 'y': 143}, {'x': 162, 'y': 143}, {'x': 162, 'y': 144}, {'x': 161, 'y': 144}, {'x': 160, 'y': 144}, {'x': 160, 'y': 145}, {'x': 159, 'y': 145}, {'x': 159, 'y': 146}, {'x': 158, 'y': 146}, {'x': 157, 'y': 146}, {'x': 156, 'y': 146}, {'x': 156, 'y': 147}, {'x': 155, 'y': 147}, {'x': 155, 'y': 148}, {'x': 155, 'y': 149}, {'x': 154, 'y': 149}, {'x': 153, 'y': 149}, {'x': 153, 'y': 150}, {'x': 152, 'y': 150}, {'x': 152, 'y': 151}, {'x': 151, 'y': 151}, {'x': 150, 'y': 151}, {'x': 150, 'y': 152}, {'x': 149, 'y': 152}, {'x': 149, 'y': 153}, {'x': 148, 'y': 153}, {'x': 147, 'y': 153}, {'x': 146, 'y': 154}, {'x': 145, 'y': 154}, {'x': 144, 'y': 154}, {'x': 143, 'y': 154}, {'x': 142, 'y': 154}, {'x': 142, 'y': 153}, {'x': 141, 'y': 153}, {'x': 141, 'y': 152}, {'x': 140, 'y': 152}, {'x': 139, 'y': 152}, {'x': 139, 'y': 151}, {'x': 138, 'y': 151}, {'x': 138, 'y': 150}, {'x': 138, 'y': 149}, {'x': 137, 'y': 149}, {'x': 137, 'y': 148}, {'x': 136, 'y': 148}, {'x': 135, 'y': 147}, {'x': 135, 'y': 146}, {'x': 134, 'y': 146}, {'x': 134, 'y': 145}, {'x': 134, 'y': 144}, {'x': 133, 'y': 144}, {'x': 133, 'y': 143}, {'x': 132, 'y': 143}, {'x': 132, 'y': 142}, {'x': 132, 'y': 141}, {'x': 132, 'y': 142}, {'x': 132, 'y': 143}, {'x': 133, 'y': 144}, {'x': 134, 'y': 145}, {'x': 134, 'y': 146}, {'x': 135, 'y': 147}, {'x': 135, 'y': 146}, {'x': 136, 'y': 145}, {'x': 137, 'y': 146}, {'x': 138, 'y': 147}, {'x': 139, 'y': 147}, {'x': 140, 'y': 147}, {'x': 141, 'y': 147}, {'x': 142, 'y': 147}, {'x': 143, 'y': 147}, {'x': 144, 'y': 147}, {'x': 145, 'y': 147}, {'x': 146, 'y': 147}, {'x': 147, 'y': 146}, {'x': 148, 'y': 146}, {'x': 149, 'y': 146}, {'x': 150, 'y': 146}, {'x': 151, 'y': 146}, {'x': 152, 'y': 146}, {'x': 153, 'y': 145}, {'x': 154, 'y': 145}, {'x': 154, 'y': 144}, {'x': 155, 'y': 144}, {'x': 156, 'y': 143}, {'x': 157, 'y': 143}, {'x': 157, 'y': 142}, {'x': 158, 'y': 142}, {'x': 159, 'y': 142}, {'x': 159, 'y': 141}, {'x': 160, 'y': 141}, {'x': 161, 'y': 140}, {'x': 160, 'y': 141}, {'x': 159, 'y': 142}, {'x': 158, 'y': 142}, {'x': 157, 'y': 143}, {'x': 156, 'y': 143}, {'x': 155, 'y': 144}, {'x': 154, 'y': 145}, {'x': 153, 'y': 145}, {'x': 152, 'y': 146}, {'x': 151, 'y': 146}, {'x': 150, 'y': 146}, {'x': 149, 'y': 146}, {'x': 148, 'y': 146}, {'x': 147, 'y': 146}, {'x': 146, 'y': 147}, {'x': 145, 'y': 147}, {'x': 144, 'y': 147}, {'x': 143, 'y': 147}, {'x': 142, 'y': 147}, {'x': 141, 'y': 147}, {'x': 140, 'y': 147}, {'x': 139, 'y': 147}, {'x': 138, 'y': 147}, {'x': 137, 'y': 148}, {'x': 137, 'y': 149}, {'x': 137, 'y': 150}, {'x': 137, 'y': 151}, {'x': 138, 'y': 151}, {'x': 138, 'y': 152}, {'x': 139, 'y': 152}, {'x': 139, 'y': 153}, {'x': 139, 'y': 154}, {'x': 140, 'y': 154}, {'x': 140, 'y': 155}, {'x': 141, 'y': 155}, {'x': 141, 'y': 156}, {'x': 142, 'y': 156}, {'x': 142, 'y': 157}, {'x': 143, 'y': 157}, {'x': 143, 'y': 158}, {'x': 144, 'y': 158}, {'x': 144, 'y': 159}, {'x': 145, 'y': 159}, {'x': 145, 'y': 160}, {'x': 146, 'y': 160}, {'x': 146, 'y': 161}, {'x': 147, 'y': 161}, {'x': 147, 'y': 162}, {'x': 148, 'y': 162}, {'x': 148, 'y': 163}, {'x': 149, 'y': 163}, {'x': 150, 'y': 163}, {'x': 150, 'y': 164}, {'x': 151, 'y': 164}, {'x': 152, 'y': 164}, {'x': 152, 'y': 165}, {'x': 153, 'y': 165}, {'x': 154, 'y': 165}, {'x': 155, 'y': 165}, {'x': 156, 'y': 165}, {'x': 157, 'y': 165}, {'x': 158, 'y': 165}, {'x': 158, 'y': 164}, {'x': 159, 'y': 164}, {'x': 160, 'y': 163}, {'x': 161, 'y': 162}, {'x': 162, 'y': 162}, {'x': 162, 'y': 161}, {'x': 163, 'y': 161}, {'x': 163, 'y': 160}, {'x': 164, 'y': 160}, {'x': 164, 'y': 159}, {'x': 165, 'y': 159}, {'x': 165, 'y': 158}, {'x': 166, 'y': 157}, {'x': 167, 'y': 156}, {'x': 168, 'y': 155}, {'x': 169, 'y': 154}, {'x': 170, 'y': 153}, {'x': 171, 'y': 152}, {'x': 172, 'y': 152}, {'x': 173, 'y': 151}, {'x': 174, 'y': 150}, {'x': 175, 'y': 149}, {'x': 176, 'y': 149}, {'x': 177, 'y': 148}, {'x': 178, 'y': 148}, {'x': 178, 'y': 147}, {'x': 179, 'y': 146}, {'x': 180, 'y': 146}, {'x': 181, 'y': 146}, {'x': 181, 'y': 145}, {'x': 182, 'y': 145}, {'x': 182, 'y': 144}, {'x': 183, 'y': 144}, {'x': 183, 'y': 143}, {'x': 184, 'y': 143}, {'x': 184, 'y': 142}, {'x': 185, 'y': 142}, {'x': 186, 'y': 142}, {'x': 186, 'y': 141}, {'x': 187, 'y': 141}, {'x': 188, 'y': 141}, {'x': 188, 'y': 140}, {'x': 189, 'y': 140}, {'x': 189, 'y': 139}, {'x': 189, 'y': 138}, {'x': 190, 'y': 138}, {'x': 190, 'y': 137}, {'x': 190, 'y': 136}, {'x': 191, 'y': 136}, {'x': 191, 'y': 135}, {'x': 191, 'y': 134}, {'x': 191, 'y': 133}, {'x': 192, 'y': 133}, {'x': 192, 'y': 132}, {'x': 192, 'y': 131}, {'x': 192, 'y': 130}, {'x': 193, 'y': 130}, {'x': 193, 'y': 129}, {'x': 194, 'y': 129}, {'x': 194, 'y': 128}, {'x': 195, 'y': 128}, {'x': 195, 'y': 127}, {'x': 196, 'y': 127}, {'x': 196, 'y': 126}, {'x': 196, 'y': 125}, {'x': 196, 'y': 124}, {'x': 196, 'y': 123}, {'x': 196, 'y': 122}, {'x': 196, 'y': 121}, {'x': 196, 'y': 120}, {'x': 196, 'y': 119}, {'x': 196, 'y': 118}, {'x': 196, 'y': 117}, {'x': 196, 'y': 116}, {'x': 196, 'y': 115}, {'x': 196, 'y': 114}, {'x': 197, 'y': 114}, {'x': 197, 'y': 115}, {'x': 198, 'y': 115}, {'x': 198, 'y': 116}, {'x': 199, 'y': 116}, {'x': 200, 'y': 117}, {'x': 200, 'y': 118}, {'x': 201, 'y': 118}, {'x': 201, 'y': 119}, {'x': 201, 'y': 120}, {'x': 201, 'y': 121}, {'x': 200, 'y': 121}, {'x': 200, 'y': 122}, {'x': 200, 'y': 123}, {'x': 200, 'y': 124}, {'x': 200, 'y': 125}, {'x': 199, 'y': 125}, {'x': 199, 'y': 126}, {'x': 198, 'y': 126}, {'x': 198, 'y': 127}, {'x': 198, 'y': 128}, {'x': 198, 'y': 129}, {'x': 198, 'y': 130}, {'x': 198, 'y': 131}, {'x': 198, 'y': 132}, {'x': 198, 'y': 133}, {'x': 199, 'y': 134}, {'x': 200, 'y': 134}, {'x': 200, 'y': 135}, {'x': 201, 'y': 135}, {'x': 202, 'y': 135}, {'x': 202, 'y': 134}, {'x': 203, 'y': 134}, {'x': 204, 'y': 134}, {'x': 204, 'y': 133}, {'x': 205, 'y': 133}, {'x': 205, 'y': 132}, {'x': 205, 'y': 131}, {'x': 206, 'y': 131}, {'x': 206, 'y': 130}, {'x': 206, 'y': 129}, {'x': 206, 'y': 128}, {'x': 206, 'y': 127}, {'x': 206, 'y': 126}, {'x': 206, 'y': 125}, {'x': 205, 'y': 125}, {'x': 205, 'y': 124}, {'x': 205, 'y': 123}, {'x': 204, 'y': 123}, {'x': 204, 'y': 122}, {'x': 204, 'y': 121}, {'x': 204, 'y': 120}, {'x': 204, 'y': 119}, {'x': 205, 'y': 119}, {'x': 205, 'y': 118}, {'x': 205, 'y': 117}, {'x': 206, 'y': 116}, {'x': 206, 'y': 115}, {'x': 207, 'y': 115}, {'x': 207, 'y': 114}, {'x': 208, 'y': 113}, {'x': 208, 'y': 112}, {'x': 209, 'y': 112}, {'x': 209, 'y': 111}, {'x': 209, 'y': 110}, {'x': 210, 'y': 109}, {'x': 210, 'y': 108}, {'x': 211, 'y': 108}, {'x': 211, 'y': 107}, {'x': 211, 'y': 106}, {'x': 212, 'y': 106}, {'x': 212, 'y': 105}, {'x': 212, 'y': 104}, {'x': 212, 'y': 103}, {'x': 213, 'y': 102}, {'x': 213, 'y': 101}, {'x': 214, 'y': 101}, {'x': 214, 'y': 100}, {'x': 214, 'y': 99}, {'x': 215, 'y': 99}, {'x': 215, 'y': 98}, {'x': 215, 'y': 97}, {'x': 216, 'y': 97}, {'x': 216, 'y': 96}, {'x': 216, 'y': 95}, {'x': 217, 'y': 95}, {'x': 217, 'y': 94}, {'x': 218, 'y': 94}, {'x': 218, 'y': 93}, {'x': 219, 'y': 93}, {'x': 219, 'y': 92}, {'x': 219, 'y': 91}, {'x': 219, 'y': 90}, {'x': 219, 'y': 89}, {'x': 220, 'y': 89}, {'x': 220, 'y': 88}, {'x': 220, 'y': 87}, {'x': 220, 'y': 86}, {'x': 219, 'y': 86}, {'x': 219, 'y': 85}, {'x': 219, 'y': 84}, {'x': 219, 'y': 83}, {'x': 218, 'y': 83}, {'x': 218, 'y': 82}, {'x': 218, 'y': 81}, {'x': 218, 'y': 80}, {'x': 218, 'y': 79}, {'x': 218, 'y': 78}, {'x': 217, 'y': 78}, {'x': 217, 'y': 77}, {'x': 216, 'y': 76}, {'x': 216, 'y': 75}, {'x': 215, 'y': 75}, {'x': 215, 'y': 74}, {'x': 214, 'y': 74}, {'x': 214, 'y': 73}, {'x': 213, 'y': 73}, {'x': 212, 'y': 73}, {'x': 211, 'y': 73}, {'x': 210, 'y': 73}, {'x': 209, 'y': 73}, {'x': 208, 'y': 73}, {'x': 208, 'y': 74}, {'x': 207, 'y': 74}, {'x': 206, 'y': 74}, {'x': 206, 'y': 75}, {'x': 206, 'y': 76}, {'x': 205, 'y': 76}, {'x': 205, 'y': 77}, {'x': 204, 'y': 77}, {'x': 204, 'y': 78}, {'x': 203, 'y': 78}, {'x': 203, 'y': 79}, {'x': 203, 'y': 80}, {'x': 202, 'y': 80}, {'x': 202, 'y': 81}, {'x': 201, 'y': 81}, {'x': 201, 'y': 82}, {'x': 200, 'y': 83}, {'x': 200, 'y': 84}, {'x': 200, 'y': 85}, {'x': 199, 'y': 85}, {'x': 199, 'y': 86}, {'x': 199, 'y': 87}, {'x': 199, 'y': 88}, {'x': 199, 'y': 89}, {'x': 199, 'y': 90}, {'x': 199, 'y': 91}, {'x': 199, 'y': 92}, {'x': 198, 'y': 92}, {'x': 198, 'y': 93}, {'x': 198, 'y': 94}, {'x': 197, 'y': 94}, {'x': 197, 'y': 95}, {'x': 197, 'y': 96}, {'x': 197, 'y': 97}, {'x': 196, 'y': 97}, {'x': 196, 'y': 98}, {'x': 196, 'y': 99}, {'x': 195, 'y': 99}, {'x': 195, 'y': 100}, {'x': 194, 'y': 100}, {'x': 194, 'y': 101}, {'x': 194, 'y': 102}, {'x': 194, 'y': 103}, {'x': 194, 'y': 104}, {'x': 195, 'y': 104}, {'x': 195, 'y': 105}, {'x': 195, 'y': 106}, {'x': 195, 'y': 105}, {'x': 194, 'y': 104}, {'x': 193, 'y': 103}, {'x': 193, 'y': 102}, {'x': 192, 'y': 102}, {'x': 192, 'y': 103}, {'x': 191, 'y': 103}, {'x': 191, 'y': 102}, {'x': 191, 'y': 101}, {'x': 190, 'y': 100}, {'x': 190, 'y': 99}, {'x': 189, 'y': 98}, {'x': 189, 'y': 97}, {'x': 189, 'y': 96}, {'x': 188, 'y': 96}, {'x': 187, 'y': 96}, {'x': 187, 'y': 95}, {'x': 186, 'y': 95}, {'x': 185, 'y': 95}, {'x': 185, 'y': 94}, {'x': 184, 'y': 94}, {'x': 184, 'y': 93}, {'x': 183, 'y': 93}, {'x': 182, 'y': 93}, {'x': 181, 'y': 93}, {'x': 180, 'y': 93}, {'x': 179, 'y': 93}, {'x': 178, 'y': 93}, {'x': 178, 'y': 94}, {'x': 177, 'y': 94}, {'x': 176, 'y': 94}, {'x': 175, 'y': 94}, {'x': 174, 'y': 94}, {'x': 173, 'y': 94}, {'x': 172, 'y': 94}, {'x': 172, 'y': 95}, {'x': 173, 'y': 95}, {'x': 172, 'y': 96}, {'x': 172, 'y': 97}, {'x': 171, 'y': 97}, {'x': 171, 'y': 98}, {'x': 170, 'y': 98}, {'x': 170, 'y': 99}, {'x': 170, 'y': 100}, {'x': 169, 'y': 100}, {'x': 169, 'y': 101}, {'x': 168, 'y': 101}, {'x': 167, 'y': 101}, {'x': 167, 'y': 102}, {'x': 166, 'y': 101}, {'x': 165, 'y': 101}, {'x': 164, 'y': 101}, {'x': 164, 'y': 100}, {'x': 163, 'y': 100}, {'x': 162, 'y': 100}, {'x': 161, 'y': 100}, {'x': 160, 'y': 100}, {'x': 159, 'y': 100}, {'x': 158, 'y': 100}, {'x': 157, 'y': 100}, {'x': 156, 'y': 100}, {'x': 155, 'y': 100}, {'x': 154, 'y': 100}, {'x': 153, 'y': 100}, {'x': 152, 'y': 100}, {'x': 151, 'y': 100}, {'x': 150, 'y': 100}, {'x': 149, 'y': 100}, {'x': 149, 'y': 101}, {'x': 148, 'y': 101}, {'x': 147, 'y': 101}, {'x': 147, 'y': 102}, {'x': 146, 'y': 102}, {'x': 145, 'y': 102}, {'x': 144, 'y': 102}, {'x': 144, 'y': 103}, {'x': 143, 'y': 103}, {'x': 143, 'y': 104}, {'x': 144, 'y': 104}, {'x': 144, 'y': 105}, {'x': 144, 'y': 106}, {'x': 145, 'y': 106}, {'x': 145, 'y': 107}, {'x': 145, 'y': 108}, {'x': 146, 'y': 108}, {'x': 146, 'y': 109}, {'x': 147, 'y': 109}, {'x': 148, 'y': 109}, {'x': 149, 'y': 109}, {'x': 150, 'y': 109}, {'x': 150, 'y': 110}, {'x': 149, 'y': 110}, {'x': 148, 'y': 110}, {'x': 147, 'y': 110}, {'x': 148, 'y': 111}, {'x': 149, 'y': 111}, {'x': 150, 'y': 111}, {'x': 151, 'y': 111}, {'x': 152, 'y': 111}, {'x': 152, 'y': 112}, {'x': 151, 'y': 112}, {'x': 150, 'y': 112}, {'x': 149, 'y': 112}, {'x': 150, 'y': 112}, {'x': 151, 'y': 112}, {'x': 152, 'y': 113}, {'x': 153, 'y': 113}, {'x': 153, 'y': 112}, {'x': 154, 'y': 112}, {'x': 155, 'y': 112}, {'x': 156, 'y': 112}, {'x': 157, 'y': 112}, {'x': 158, 'y': 112}, {'x': 158, 'y': 111}, {'x': 159, 'y': 111}, {'x': 160, 'y': 111}, {'x': 161, 'y': 111}, {'x': 162, 'y': 111}, {'x': 162, 'y': 110}, {'x': 163, 'y': 110}, {'x': 164, 'y': 110}, {'x': 164, 'y': 109}, {'x': 165, 'y': 109}, {'x': 166, 'y': 109}, {'x': 167, 'y': 109}, {'x': 168, 'y': 109}, {'x': 167, 'y': 109}, {'x': 166, 'y': 109}, {'x': 166, 'y': 110}, {'x': 165, 'y': 110}, {'x': 164, 'y': 110}, {'x': 165, 'y': 111}, {'x': 164, 'y': 111}, {'x': 163, 'y': 111}, {'x': 163, 'y': 112}, {'x': 162, 'y': 112}, {'x': 161, 'y': 112}, {'x': 161, 'y': 113}, {'x': 160, 'y': 113}, {'x': 159, 'y': 113}, {'x': 158, 'y': 113}, {'x': 157, 'y': 113}, {'x': 156, 'y': 113}, {'x': 155, 'y': 113}, {'x': 154, 'y': 113}, {'x': 154, 'y': 114}, {'x': 155, 'y': 114}, {'x': 156, 'y': 114}, {'x': 157, 'y': 114}, {'x': 158, 'y': 114}, {'x': 159, 'y': 114}, {'x': 158, 'y': 114}, {'x': 157, 'y': 114}, {'x': 156, 'y': 114}, {'x': 155, 'y': 114}, {'x': 154, 'y': 114}, {'x': 153, 'y': 113}, {'x': 152, 'y': 113}, {'x': 151, 'y': 112}, {'x': 150, 'y': 112}, {'x': 149, 'y': 111}, {'x': 148, 'y': 110}, {'x': 147, 'y': 109}, {'x': 146, 'y': 108}, {'x': 145, 'y': 107}, {'x': 145, 'y': 106}, {'x': 144, 'y': 106}, {'x': 144, 'y': 105}, {'x': 144, 'y': 104}, {'x': 144, 'y': 103}, {'x': 144, 'y': 102}, {'x': 145, 'y': 102}, {'x': 146, 'y': 102}, {'x': 147, 'y': 102}, {'x': 147, 'y': 101}, {'x': 148, 'y': 101}, {'x': 149, 'y': 101}, {'x': 149, 'y': 100}, {'x': 150, 'y': 100}, {'x': 151, 'y': 100}, {'x': 152, 'y': 100}, {'x': 153, 'y': 100}, {'x': 154, 'y': 100}, {'x': 155, 'y': 100}, {'x': 156, 'y': 100}, {'x': 157, 'y': 100}, {'x': 158, 'y': 100}, {'x': 159, 'y': 100}, {'x': 160, 'y': 100}, {'x': 161, 'y': 100}, {'x': 162, 'y': 100}, {'x': 163, 'y': 100}, {'x': 164, 'y': 100}, {'x': 164, 'y': 101}, {'x': 165, 'y': 101}, {'x': 166, 'y': 101}, {'x': 167, 'y': 101}, {'x': 168, 'y': 101}, {'x': 169, 'y': 101}, {'x': 169, 'y': 100}, {'x': 170, 'y': 100}, {'x': 170, 'y': 99}, {'x': 170, 'y': 98}, {'x': 171, 'y': 98}, {'x': 171, 'y': 97}, {'x': 172, 'y': 97}, {'x': 172, 'y': 96}, {'x': 172, 'y': 95}, {'x': 173, 'y': 94}, {'x': 173, 'y': 93}, {'x': 172, 'y': 93}, {'x': 172, 'y': 94}, {'x': 172, 'y': 93}, {'x': 171, 'y': 92}, {'x': 170, 'y': 92}, {'x': 170, 'y': 91}, {'x': 169, 'y': 91}, {'x': 169, 'y': 90}, {'x': 168, 'y': 90}, {'x': 168, 'y': 89}, {'x': 167, 'y': 89}, {'x': 166, 'y': 89}, {'x': 165, 'y': 88}, {'x': 164, 'y': 87}, {'x': 163, 'y': 87}, {'x': 163, 'y': 86}, {'x': 162, 'y': 86}, {'x': 161, 'y': 86}, {'x': 161, 'y': 85}, {'x': 160, 'y': 85}, {'x': 159, 'y': 85}, {'x': 159, 'y': 84}, {'x': 158, 'y': 84}, {'x': 157, 'y': 83}, {'x': 156, 'y': 83}, {'x': 155, 'y': 83}, {'x': 156, 'y': 82}, {'x': 155, 'y': 82}, {'x': 154, 'y': 82}, {'x': 153, 'y': 81}, {'x': 152, 'y': 81}, {'x': 152, 'y': 80}, {'x': 151, 'y': 80}, {'x': 150, 'y': 80}, {'x': 150, 'y': 79}, {'x': 149, 'y': 79}, {'x': 149, 'y': 78}, {'x': 148, 'y': 78}, {'x': 148, 'y': 77}, {'x': 147, 'y': 76}, {'x': 147, 'y': 75}, {'x': 146, 'y': 75}, {'x': 146, 'y': 74}, {'x': 145, 'y': 74}, {'x': 145, 'y': 73}, {'x': 144, 'y': 73}, {'x': 144, 'y': 72}, {'x': 143, 'y': 72}, {'x': 143, 'y': 71}, {'x': 142, 'y': 71}, {'x': 142, 'y': 70}, {'x': 141, 'y': 70}, {'x': 140, 'y': 70}, {'x': 139, 'y': 69}, {'x': 138, 'y': 69}, {'x': 137, 'y': 68}, {'x': 136, 'y': 68}, {'x': 135, 'y': 68}, {'x': 135, 'y': 67}, {'x': 134, 'y': 67}, {'x': 133, 'y': 67}, {'x': 132, 'y': 66}, {'x': 132, 'y': 65}, {'x': 131, 'y': 65}, {'x': 130, 'y': 65}, {'x': 130, 'y': 64}, {'x': 129, 'y': 64}, {'x': 128, 'y': 64}, {'x': 128, 'y': 63}, {'x': 127, 'y': 63}, {'x': 126, 'y': 63}, {'x': 125, 'y': 63}, {'x': 124, 'y': 63}, {'x': 123, 'y': 63}, {'x': 123, 'y': 62}, {'x': 122, 'y': 62}, {'x': 122, 'y': 61}, {'x': 121, 'y': 61}, {'x': 120, 'y': 61}, {'x': 120, 'y': 60}, {'x': 120, 'y': 59}, {'x': 121, 'y': 59}, {'x': 121, 'y': 58}, {'x': 121, 'y': 57}, {'x': 121, 'y': 56}, {'x': 121, 'y': 55}, {'x': 120, 'y': 54}, {'x': 120, 'y': 53}, {'x': 120, 'y': 52}, {'x': 119, 'y': 51}, {'x': 118, 'y': 50}, {'x': 117, 'y': 50}, {'x': 116, 'y': 50}, {'x': 115, 'y': 50}, {'x': 114, 'y': 50}, {'x': 114, 'y': 51}, {'x': 113, 'y': 51}, {'x': 112, 'y': 51}, {'x': 111, 'y': 51}, {'x': 111, 'y': 52}, {'x': 110, 'y': 52}, {'x': 109, 'y': 52}, {'x': 108, 'y': 52}, {'x': 107, 'y': 52}, {'x': 107, 'y': 53}, {'x': 106, 'y': 53}, {'x': 105, 'y': 53}, {'x': 104, 'y': 52}, {'x': 104, 'y': 51}, {'x': 104, 'y': 50}, {'x': 105, 'y': 49}, {'x': 105, 'y': 48}, {'x': 105, 'y': 47}, {'x': 105, 'y': 46}, {'x': 105, 'y': 45}, {'x': 105, 'y': 44}, {'x': 106, 'y': 43}, {'x': 107, 'y': 43}, {'x': 107, 'y': 42}, {'x': 108, 'y': 42}, {'x': 108, 'y': 41}, {'x': 109, 'y': 41}, {'x': 109, 'y': 40}, {'x': 110, 'y': 40}, {'x': 110, 'y': 39}, {'x': 110, 'y': 38}, {'x': 111, 'y': 38}, {'x': 111, 'y': 37}, {'x': 111, 'y': 36}, {'x': 111, 'y': 35}, {'x': 112, 'y': 35}, {'x': 112, 'y': 34}, {'x': 113, 'y': 34}, {'x': 113, 'y': 33}, {'x': 114, 'y': 33}, {'x': 114, 'y': 32}, {'x': 114, 'y': 31}, {'x': 115, 'y': 31}, {'x': 115, 'y': 30}, {'x': 116, 'y': 29}, {'x': 116, 'y': 28}, {'x': 117, 'y': 28}, {'x': 117, 'y': 27}, {'x': 118, 'y': 26}, {'x': 118, 'y': 25}, {'x': 119, 'y': 25}, {'x': 119, 'y': 24}, {'x': 120, 'y': 24}, {'x': 120, 'y': 23}, {'x': 121, 'y': 23}, {'x': 121, 'y': 22}, {'x': 121, 'y': 21}, {'x': 122, 'y': 20}, {'x': 123, 'y': 19}, {'x': 124, 'y': 19}, {'x': 124, 'y': 18}, {'x': 125, 'y': 18}, {'x': 125, 'y': 17}, {'x': 125, 'y': 16}, {'x': 126, 'y': 16}, {'x': 127, 'y': 16}, {'x': 127, 'y': 15}, {'x': 128, 'y': 15}, {'x': 128, 'y': 14}, {'x': 129, 'y': 14}, {'x': 129, 'y': 13}, {'x': 130, 'y': 13}, {'x': 130, 'y': 12}, {'x': 131, 'y': 12}, {'x': 132, 'y': 12}, {'x': 132, 'y': 11}, {'x': 133, 'y': 11}, {'x': 134, 'y': 11}, {'x': 134, 'y': 10}, {'x': 135, 'y': 10}, {'x': 136, 'y': 10}, {'x': 136, 'y': 9}, {'x': 137, 'y': 9}, {'x': 138, 'y': 9}, {'x': 138, 'y': 8}, {'x': 139, 'y': 8}, {'x': 140, 'y': 7}, {'x': 141, 'y': 7}, {'x': 142, 'y': 6}, {'x': 143, 'y': 6}, {'x': 144, 'y': 6}, {'x': 145, 'y': 5}, {'x': 146, 'y': 5}, {'x': 147, 'y': 5}, {'x': 148, 'y': 5}, {'x': 148, 'y': 4}, {'x': 149, 'y': 4}, {'x': 150, 'y': 4}, {'x': 151, 'y': 4}, {'x': 152, 'y': 4}, {'x': 153, 'y': 4}, {'x': 153, 'y': 3}, {'x': 154, 'y': 3}, {'x': 155, 'y': 3}, {'x': 156, 'y': 3}, {'x': 157, 'y': 3}, {'x': 158, 'y': 3}, {'x': 159, 'y': 3}, {'x': 160, 'y': 3}
]

// ── fourier.js
class Complex {
  constructor(a, b) {
    this.re = a;
    this.im = b;
  }

  add(c) {
    this.re += c.re;
    this.im += c.im;
  }

  mult(c) {
    const re = this.re * c.re - this.im * c.im;
    const im = this.re * c.im + this.im * c.re;
    return new Complex(re, im);
  }
}

function epicircle(x) {
  const X = [];
  const N = x.length;
  for (let k = 0; k < N; k++) {
    let sum = new Complex(0, 0);
    for (let n = 0; n < N; n++) {
      const phi = (TWO_PI * k * n) / N;
      const c = new Complex(cos(phi), -sin(phi));
      sum.add(x[n].mult(c));
    }
    sum.re = sum.re / N;
    sum.im = sum.im / N;

    let freq = k;
    let amp = sqrt(sum.re * sum.re + sum.im * sum.im);
    let phase = atan2(sum.im, sum.re);
    X[k] = { re: sum.re, im: sum.im, freq, amp, phase };
  }
  return X;
}
